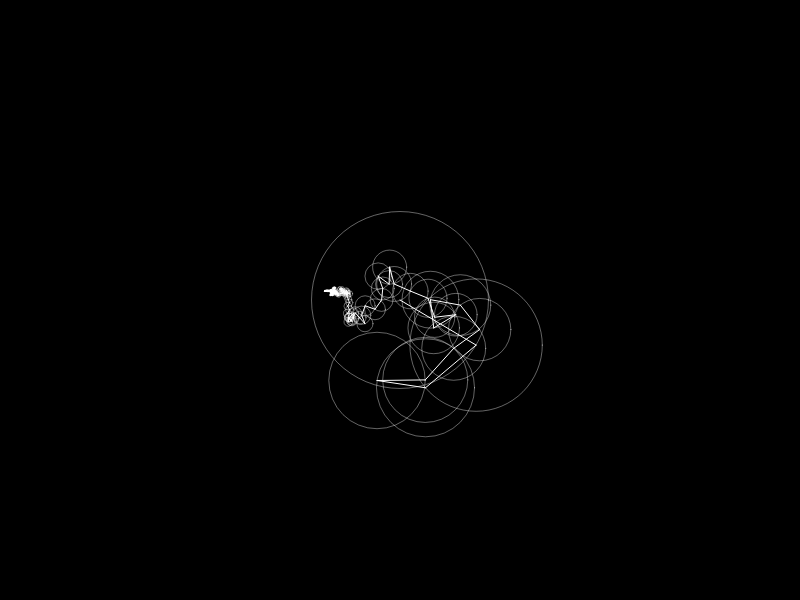
Frame 1 (no input)
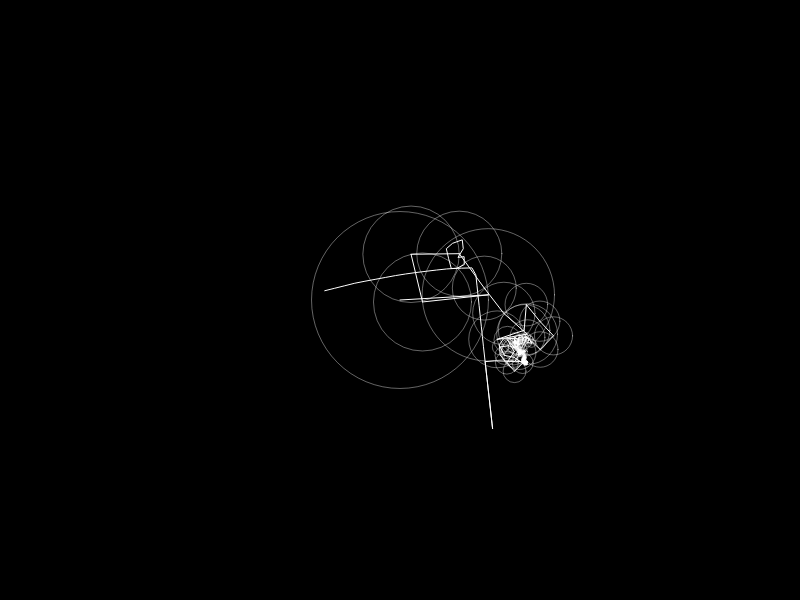
Frame 60 (no input)
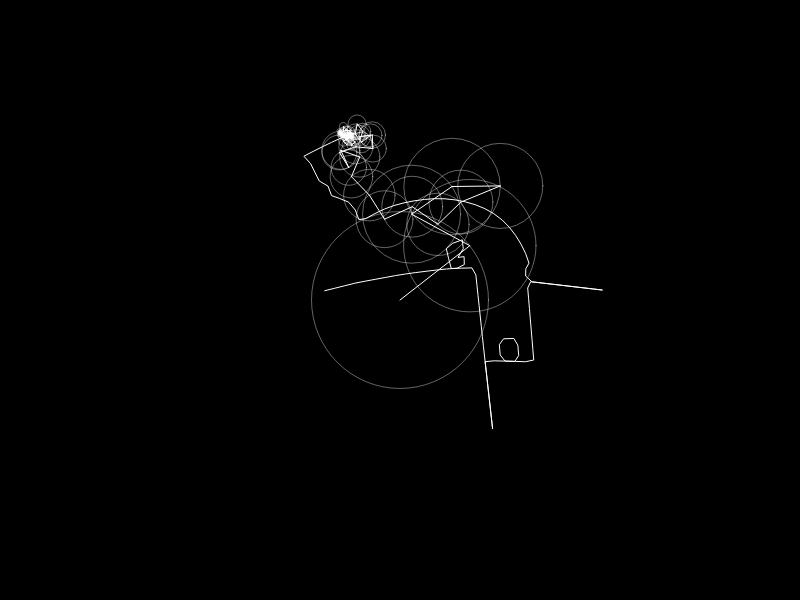
Frame 120 (the mouse pressed at the canvas centre since frame 60)

The p5.js sketch that drew these frames (run headless with seeded random() and noise() and a simulated clock; from frame 60 on, the mouse is pressed at the canvas centre):

// p5.js sketch
// ── sketch.js
// Coding Challenge 130.3: Drawing with Fourier Transform and Epicycles
// Daniel Shiffman
// https://thecodingtrain.com/CodingChallenges/130.1-fourier-transform-drawing.html
// https://thecodingtrain.com/CodingChallenges/130.2-fourier-transform-drawing.html
// https://thecodingtrain.com/CodingChallenges/130.3-fourier-transform-drawing.html
// https://youtu.be/7_vKzcgpfvU
// https://editor.p5js.org/codingtrain/sketches/ldBlISrsQ

let x = [];
let fourierX;
let time = 0;
let path = [];

function setup() {
  createCanvas(800, 600);
  const skip = 8;
  for (let i = 0; i < drawing.length; i += skip) {
    const c = new Complex(drawing[i].x, drawing[i].y);
    x.push(c);
  }
  fourierX = dft(x);
  fourierX.sort((a, b) => b.amp - a.amp);
}

function epicycles(x, y, rotation, fourier) {
  for (let i = 0; i < fourier.length; i++) {
    let prevx = x;
    let prevy = y;
    let freq = fourier[i].freq;
    let radius = fourier[i].amp;
    let phase = fourier[i].phase;
    x += radius * cos(freq * time + phase + rotation);
    y += radius * sin(freq * time + phase + rotation);

    stroke(255, 100);
    noFill();
    ellipse(prevx, prevy, radius * 2);
    stroke(255);
    line(prevx, prevy, x, y);
  }
  return createVector(x, y);
}

function draw() {
  background(0);

  let v = epicycles(width / 2, height / 2, 0, fourierX);
  path.unshift(v);

  beginShape();
  noFill();
  for (let i = 0; i < path.length; i++) {
    vertex(path[i].x, path[i].y);
  }
  endShape();

  const dt = TWO_PI / fourierX.length;
  time += dt;

  if (time > TWO_PI) {
    time = 0;
    path = [];
  }
}


// ── codingtrain.js
// Coding Challenge 130.3: Drawing with Fourier Transform and Epicycles
// Daniel Shiffman
// https://thecodingtrain.com/CodingChallenges/130.1-fourier-transform-drawing.html
// https://thecodingtrain.com/CodingChallenges/130.2-fourier-transform-drawing.html
// https://thecodingtrain.com/CodingChallenges/130.3-fourier-transform-drawing.html
// https://youtu.be/7_vKzcgpfvU
// https://editor.p5js.org/codingtrain/sketches/ldBlISrsQ

// Thank you to https://twitter.com/tomfevrier for the drawing path!

let drawing = [
  { x: -75.23920093800275, y: -9.276916512631997 },
  { x: -73.99534065831229, y: -9.582732689485699 },
  { x: -72.74106439694725, y: -9.89162195029445 },
  { x: -71.4876893765498, y: -10.200732827734575 },
  { x: -70.23509740158319, y: -10.510035772921889 },
  { x: -68.98192922337502, y: -10.820003568003328 },
  { x: -67.72920427842959, y: -11.130281626368685 },
  { x: -66.47577016026378, y: -11.44115066241771 },
  { x: -65.22337025304437, y: -11.752211766213923 },
  { x: -63.97037936814129, y: -12.063908171020076 },
  { x: -62.718127205342796, y: -12.376092132415248 },
  { x: -61.46532838818692, y: -12.689014815915003 },
  { x: -60.21245569882057, y: -13.002602349308878 },
  { x: -58.96055812263228, y: -13.316706988175959 },
  { x: -57.708867388633266, y: -13.631609446915984 },
  { x: -56.45698458688706, y: -13.947679086581244 },
  { x: -55.205279078445955, y: -14.26490113272965 },
  { x: -53.95457823206708, y: -14.583246036477012 },
  { x: -52.703685317941016, y: -14.903703685443475 },
  { x: -51.4546244346343, y: -15.226096786323936 },
  { x: -50.20482482922301, y: -15.552168723285197 },
  { x: -48.95740390898846, y: -15.881313744201512 },
  { x: -47.70490058067441, y: -16.19289195347093 },
  { x: -46.448230859690526, y: -16.486223726757242 },
  { x: -45.188059595930945, y: -16.76634714881368 },
  { x: -43.92584945916273, y: -17.036571694668755 },
  { x: -42.66235394593253, y: -17.29898056065738 },
  { x: -41.39749918402992, y: -17.555272807620092 },
  { x: -40.131196526802334, y: -17.806852007555587 },
  { x: -38.863977854165064, y: -18.05438301035799 },
  { x: -37.596847828180344, y: -18.298604538131876 },
  { x: -36.32874268901758, y: -18.540255312981827 },
  { x: -35.0599579255186, y: -18.77966037263386 },
  { x: -33.79075947764106, y: -19.017455018097905 },
  { x: -32.52221110521555, y: -19.25356537716351 },
  { x: -31.253544537253305, y: -19.488479006419706 },
  { x: -29.984612029333412, y: -19.72252094359249 },
  { x: -28.71429072385691, y: -19.956178745270893 },
  { x: -27.44445697496943, y: -20.189023952634262 },
  { x: -26.175494918165356, y: -20.42161799448207 },
  { x: -24.905306582667677, y: -20.654108615235238 },
  { x: -23.63604903702177, y: -20.886436717125402 },
  { x: -22.36623006257638, y: -21.118853465668114 },
  { x: -21.096662253646553, y: -21.351462281958014 },
  { x: -19.826444369264692, y: -21.584440459300207 },
  { x: -18.556994755871592, y: -21.817581155505405 },
  { x: -17.28748604471013, y: -22.051224182741716 },
  { x: -16.017755716917293, y: -22.285472962103785 },
  { x: -14.74892663009204, y: -22.5201649747286 },
  { x: -13.479875926635414, y: -22.75555138613172 },
  { x: -12.210618380989507, y: -22.99172084296569 },
  { x: -10.94184839193262, y: -23.22859947302006 },
  { x: -9.672413552981615, y: -23.466423667368293 },
  { x: -8.404175443840026, y: -23.70494226049483 },
  { x: -7.135878236930072, y: -23.944332545704768 },
  { x: -5.867004826778547, y: -24.178699520603566 },
  { x: -4.596609649091586, y: -24.405369011172652 },
  { x: -3.324899546058476, y: -24.625286581705883 },
  { x: -2.0526575631100683, y: -24.83922050319202 },
  { x: -0.7790415570471436, y: -25.04773220443055 },
  { x: 0.4963769309509546, y: -25.25179679859951 },
  { x: 1.7707464335605503, y: -25.45110402241498 },
  { x: 3.0469036436632275, y: -25.646658537939192 },
  { x: 4.323592733681202, y: -25.83862286403514 },
  { x: 5.599735169341788, y: -26.027085647355396 },
  { x: 6.877030011485517, y: -26.21253444448896 },
  { x: 8.154768086891993, y: -26.395102225414664 },
  { x: 9.433097139982134, y: -26.57502538120598 },
  { x: 10.711780779682472, y: -26.7524664307259 },
  { x: 11.990449644940718, y: -26.927395825090258 },
  { x: 13.26953219457753, y: -27.100109053140876 },
  { x: 14.54889545861408, y: -27.270783408182858 },
  { x: 15.829233835828676, y: -27.439433664658292 },
  { x: 17.109232400875165, y: -27.60617801810391 },
  { x: 18.38983671804741, y: -27.771090340730176 },
  { x: 19.66982050865181, y: -27.934200181421264 },
  { x: 20.95038050249778, y: -28.095625735713913 },
  { x: 22.231014368554202, y: -28.25555907135531 },
  { x: 23.512327858946843, y: -28.413852443924547 },
  { x: 24.792858303908634, y: -28.570653597842526 },
  { x: 26.07427521539591, y: -28.726095503088086 },
  { x: 27.355633029114827, y: -28.880074738566574 },
  { x: 28.637729564938322, y: -29.032842469793557 },
  { x: 29.920092040719464, y: -29.18435437344275 },
  { x: 31.202159027658777, y: -29.334418381766973 },
  { x: 32.48493518781848, y: -29.483344758050144 },
  { x: 33.76717946806289, y: -29.63104485563971 },
  { x: 35.04951239495985, y: -29.777577772304042 },
  { x: 36.331904419625175, y: -29.9228400869485 },
  { x: 37.61533065523691, y: -30.067053416204452 },
  { x: 38.8976044843655, y: -30.210025692324713 },
  { x: 40.180942073324694, y: -30.351993306382745 },
  { x: 41.463836429021136, y: -30.49279373951554 },
  { x: 42.747055822443585, y: -30.632397442838922 },
  { x: 44.03089574243389, y: -30.77089306300543 },
  { x: 45.314410624698176, y: -30.908177178920432 },
  { x: 46.59801415361501, y: -31.044294113910198 },
  { x: 47.88129264480583, y: -31.179096123553812 },
  { x: 49.16557579805888, y: -31.312391140104083 },
  { x: 50.44953391358591, y: -31.443898449161274 },
  { x: 51.73833804611899, y: -31.51753426854573 },
  { x: 53.02817638959848, y: -31.56809240938313 },
  { x: 54.31822157526724, y: -31.618650550220536 },
  { x: 55.60885773861967, y: -31.669238239942118 },
  { x: 56.898577886562414, y: -31.719781606337428 },
  { x: 58.18862307223119, y: -31.77035452161692 },
  { x: 59.47881600232087, y: -31.82092743689641 },
  { x: 60.7690975790631, y: -31.871500352175907 },
  { x: 62.05834494485892, y: -31.922028944129124 },
  { x: 63.348626521601155, y: -31.972601859408616 },
  { x: 63.86635252137445, y: -32.90184039475881 },
  { x: 64.08259125582687, y: -34.17465858094878 },
  { x: 64.29874134362676, y: -35.4468857894551 },
  { x: 64.5149209803108, y: -36.719231193498146 },
  { x: 64.73113016587905, y: -37.99193118415139 },
  { x: 64.94728025367894, y: -39.264158392657706 },
  { x: 65.16348943924717, y: -40.536725413332135 },
  { x: 65.37987591812052, y: -41.81035619383715 },
  { x: 65.59605555480458, y: -43.08281979341693 },
  { x: 65.32721980650611, y: -43.774559172144905 },
  { x: 64.11187420005238, y: -43.33475357996262 },
  { x: 62.89889250433333, y: -42.89577535653747 },
  { x: 61.6853198309306, y: -42.45660506536513 },
  { x: 60.470978886539115, y: -42.01715405979305 },
  { x: 59.256667491031806, y: -41.57768827977888 },
  { x: 58.04333120870255, y: -41.138606635259094 },
  { x: 56.82966988864727, y: -40.69939202076048 },
  { x: 57.2427041917596, y: -41.5190337446753 },
  { x: 57.97235478889458, y: -42.58396075619459 },
  { x: 58.70250771706067, y: -43.64958216649219 },
  { x: 59.43198102089055, y: -44.71421368916966 },
  { x: 60.16118838476278, y: -45.77846107635274 },
  { x: 60.89107537297122, y: -46.84369835115597 },
  { x: 61.62108055671639, y: -47.90911291926428 },
  { x: 62.35055386054627, y: -48.973744441941754 },
  { x: 63.080027164376155, y: -50.038390739061306 },
  { x: 63.27333596470244, y: -51.26939725413211 },
  { x: 63.27259724259786, y: -52.55997431971617 },
  { x: 63.27185852049328, y: -53.850669580836964 },
  { x: 63.2711197983887, y: -55.14171942856796 },
  { x: 63.270381076284124, y: -56.4318237120051 },
  { x: 63.26964235417954, y: -57.72228258205242 },
  { x: 63.26890363207497, y: -59.01368701639362 },
  { x: 63.26816490997039, y: -60.30438227751441 },
  { x: 62.25818404858969, y: -60.159725714995716 },
  { x: 61.04357716424055, y: -59.72382057552561 },
  { x: 59.82784742229245, y: -59.28753130056113 },
  { x: 58.6134473801326, y: -58.851714807743576 },
  { x: 57.39827906698398, y: -58.41561760052629 },
  { x: 56.183553987098115, y: -57.979682912171995 },
  { x: 54.96806063622348, y: -57.54346750941798 },
  { x: 53.75389698513709, y: -57.107724888810885 },
  { x: 52.53884686752521, y: -56.67167200491988 },
  { x: 51.324121787639335, y: -56.23573731656558 },
  { x: 50.109721745479476, y: -55.79992082374804 },
  { x: 48.894228394604845, y: -55.36370542099401 },
  { x: 47.680182939055186, y: -54.92800712371319 },
  { x: 46.46489643036984, y: -54.49186559316963 },
  { x: 45.728597334293646, y: -53.794571024215216 },
  { x: 46.02172226539068, y: -52.5367488967482 },
  { x: 46.31458125653006, y: -51.28021214574315 },
  { x: 46.60744024766944, y: -50.023660620296006 },
  { x: 46.90035833657719, y: -48.766754508238655 },
  { x: 47.19321732771657, y: -47.51009956169687 },
  { x: 47.48616496550851, y: -46.253208224081625 },
  { x: 47.77905350553207, y: -44.99642030756101 },
  { x: 48.072001143324, y: -43.73941077440902 },
  { x: 48.364948781115935, y: -42.48240124125704 },
  { x: 48.65798506556042, y: -41.22505189593695 },
  { x: 48.950991801120715, y: -39.967805971711506 },
  { x: 49.24393943891264, y: -38.71079643855952 },
  { x: 49.53691662558876, y: -37.45378690540753 },
  { x: 49.82998245891743, y: -36.196201169013975 },
  { x: 50.122930096709354, y: -34.93919163586199 },
  { x: 50.41590728338547, y: -33.68218210271001 },
  { x: 50.7088549211774, y: -32.42517256955802 },
  { x: 51.27247033808715, y: -31.518627577260506 },
  { x: 52.56287011036612, y: -31.555608005815742 },
  { x: 53.85291529603489, y: -31.592588434370978 },
  { x: 55.14307867724039, y: -31.629568862926217 },
  { x: 56.43371484059281, y: -31.66656406592354 },
  { x: 57.72423280840851, y: -31.703544494478777 },
  { x: 59.01439618961401, y: -31.74052492303401 },
  { x: 60.30444137528278, y: -31.777505351589244 },
  { x: 61.594486560951545, y: -31.81447100570239 },
  { x: 62.885240919840705, y: -31.851466208699716 },
  { x: 64.17528610550947, y: -31.888446637254955 },
  { x: 65.46544948671497, y: -31.92542706581019 },
  { x: 66.75564241680466, y: -31.962407494365422 },
  { x: 68.04627858015708, y: -31.999387922920658 },
  { x: 69.33667835243605, y: -32.036383125917986 },
  { x: 70.62672353810481, y: -32.073348780031125 },
  { x: 71.91700511484704, y: -32.11034398302846 },
  { x: 73.20716849605255, y: -32.147309637141596 },
  { x: 74.4979228549417, y: -32.18430484013893 },
  { x: 75.17606974694542, y: -31.52115400685817 },
  { x: 75.3121719074931, y: -30.237653899035976 },
  { x: 75.44830361692496, y: -28.954050370119138 },
  { x: 75.58443532635681, y: -27.670417292318117 },
  { x: 75.72053748690449, y: -26.387050154474746 },
  { x: 75.85661009856798, y: -25.10377166328393 },
  { x: 75.99268271023146, y: -23.82052272097729 },
  { x: 76.1288439685475, y: -22.5366680265449 },
  { x: 76.264916580211, y: -21.253404309796167 },
  { x: 76.40101874075867, y: -19.97014059304744 },
  { x: 76.53709135242215, y: -18.68687687629871 },
  { x: 76.67319351296983, y: -17.40361315954998 },
  { x: 76.8093252224017, y: -16.11987666065432 },
  { x: 76.94539783406518, y: -14.836731139442325 },
  { x: 77.08147044572868, y: -13.553467422693595 },
  { x: 77.21760215516052, y: -12.269849119334667 },
  { x: 77.35376341347657, y: -10.985772808270902 },
  { x: 77.48986557402425, y: -9.702272700448706 },
  { x: 77.62596773457192, y: -8.418772592626512 },
  { x: 77.7620698951196, y: -7.13539068034105 },
  { x: 77.89817205566726, y: -5.8518905725188555 },
  { x: 78.03433331398331, y: -4.56791768254973 },
  { x: 78.17043547453098, y: -3.2844914469379933 },
  { x: 78.30656718396283, y: -2.0009765646737065 },
  { x: 78.44266934451052, y: -0.7173730357568712 },
  { x: 78.57883060282656, y: 0.5664816586755216 },
  { x: 78.71493276337422, y: 1.8499817664977163 },
  { x: 78.8510053750377, y: 3.1331272877097125 },
  { x: 78.98713708446957, y: 4.41674559106864 },
  { x: 79.12329834278562, y: 5.700703706595674 },
  { x: 79.2593709544491, y: 6.984100393323228 },
  { x: 79.39547311499678, y: 8.267467531166597 },
  { x: 79.53157527554444, y: 9.55084944345206 },
  { x: 79.6677069849763, y: 10.834467746810986 },
  { x: 79.80380914552397, y: 12.118086050169916 },
  { x: 79.93994085495584, y: 13.401586157992108 },
  { x: 80.07604301550352, y: 14.685086265814304 },
  { x: 80.21217472493537, y: 15.96870456917323 },
  { x: 80.34830643436722, y: 17.252662684700265 },
  { x: 80.48440859491488, y: 18.536044596985725 },
  { x: 80.62051075546258, y: 19.81942650927119 },
  { x: 80.75661291601025, y: 21.102690226019917 },
  { x: 80.89274462544209, y: 22.38666311598904 },
  { x: 81.02884678598978, y: 23.669926832737776 },
  { x: 81.16494894653745, y: 24.9535451360967 },
  { x: 81.3010806559693, y: 26.237045243918896 },
  { x: 81.43721236540117, y: 27.520781742814552 },
  { x: 81.57337362371719, y: 28.804739858341588 },
  { x: 81.70947578426488, y: 30.088121770627048 },
  { x: 81.84551884704418, y: 31.371252517396954 },
  { x: 81.98168010536023, y: 32.655107211829346 },
  { x: 82.11784136367626, y: 33.939080101798474 },
  { x: 82.25391397533976, y: 35.2223438185472 },
  { x: 82.39004568477161, y: 36.505843926369394 },
  { x: 82.52614784531927, y: 37.789447455286236 },
  { x: 82.6623386525195, y: 39.07353854079209 },
  { x: 82.79844081306719, y: 40.357038648614285 },
  { x: 82.93454297361485, y: 41.640538756436484 },
  { x: 83.07064513416253, y: 42.92403886425867 },
  { x: 83.2067472947102, y: 44.20753897208087 },
  { x: 83.34293810191042, y: 45.49161528314464 },
  { x: 83.4790402624581, y: 46.774997195430096 },
  { x: 83.6150833252374, y: 48.05802452110537 },
  { x: 83.75154007239529, y: 49.341849666653566 },
  { x: 83.894586220726, y: 50.624950864539294 },
  { x: 84.03763236905671, y: 51.90781567135155 },
  { x: 84.18064896850325, y: 53.1906952526059 },
  { x: 84.32366556794977, y: 54.4733236683447 },
  { x: 84.46674126516469, y: 55.75654306176715 },
  { x: 84.6097874134954, y: 57.03964425965287 },
  { x: 84.75277446405775, y: 58.32215447985493 },
  { x: 84.89579106350429, y: 59.60490109113045 },
  { x: 85.03880766295083, y: 60.88776589794271 },
  { x: 85.18188336016574, y: 62.17086709582843 },
  { x: 85.32487041072808, y: 63.45337731603049 },
  { x: 85.4679165590588, y: 64.73636031837948 },
  { x: 85.61093315850533, y: 66.01934332072847 },
  { x: 85.75400885572023, y: 67.30256271415092 },
  { x: 85.89708455293514, y: 68.58578210757337 },
  { x: 86.04010115238168, y: 69.86852871884889 },
  { x: 86.18308820294402, y: 71.15103893905096 },
  { x: 86.32616390015893, y: 72.4342583324734 },
  { x: 86.46918049960546, y: 73.71700494374893 },
  { x: 86.61213800128364, y: 74.99927877287753 },
  { x: 86.75518414961434, y: 76.28226177522652 },
  { x: 86.89820074906088, y: 77.56500838650203 },
  { x: 87.04127644627579, y: 78.84834597546123 },
  { x: 87.18426349683813, y: 80.13097439120003 },
  { x: 87.32733919405304, y: 81.41407558908575 },
  { x: 87.47032624461539, y: 82.69670400482453 },
  { x: 87.6134019418303, y: 83.98004159378372 },
  { x: 87.756448090161, y: 85.26302459613271 },
  { x: 87.89949423849173, y: 86.54585985406078 },
  { x: 88.04251083793827, y: 87.82857691645212 },
  { x: 88.18555698626898, y: 89.11161901656948 },
  { x: 88.3286031345997, y: 90.39463156780265 },
  { x: 88.47159018516204, y: 91.677348630194 },
  { x: 88.61463633349277, y: 92.96015433923789 },
  { x: 88.7576824818235, y: 94.24328508600779 },
  { x: 88.9007286301542, y: 95.52629763724096 },
  { x: 89.04371568071656, y: 96.80868966190629 },
  { x: 89.18667318239473, y: 98.09114078433997 },
  { x: 89.32971933072544, y: 99.37400559115223 },
  { x: 89.47279502794035, y: 100.65725453345887 },
  { x: 89.61578207850269, y: 101.93991249808184 },
  { x: 89.75879867794923, y: 103.22248181605228 },
  { x: 89.90181527739576, y: 104.50543526951708 },
  { x: 90.04489097461067, y: 105.7886842118237 },
  { x: 90.1879075740572, y: 107.07146037198342 },
  { x: 90.33095372238793, y: 108.3544433743324 },
  { x: 90.47399987071863, y: 109.63745592556559 },
  { x: 90.61701647016518, y: 110.92023208572529 },
  { x: 90.7600626184959, y: 112.20321508807429 },
  { x: 90.9031087668266, y: 113.48619809042327 },
  { x: 91.04615491515733, y: 114.7690924461197 },
  { x: 91.18914196571968, y: 116.05166176409014 },
  { x: 91.3321881140504, y: 117.3346743153233 },
  { x: 91.4752638112653, y: 118.61789370874577 },
  { x: 91.61825086182766, y: 119.90052212448454 },
  { x: 91.76126746127419, y: 121.18320963799171 },
  { x: 91.90434315848908, y: 122.46657677583508 },
  { x: 92.04735975793564, y: 123.74935293599478 },
  { x: 92.19040590626634, y: 125.03242458499633 },
  { x: 92.33342250571287, y: 126.31514164738766 },
  { x: 92.47643910515943, y: 127.59785870977902 },
  { x: 92.61951480237431, y: 128.881166749854 },
  { x: 92.76253140182085, y: 130.16400200778207 },
  { x: 92.84665707509033, y: 130.91817817878908 },
  { x: 92.70384731783308, y: 129.63513607867174 },
  { x: 92.56094891392328, y: 128.35165074529164 },
  { x: 92.41813915666602, y: 127.06896323178447 },
  { x: 92.27532939940876, y: 125.7861279738564 },
  { x: 92.13251964215152, y: 124.50329271592832 },
  { x: 91.98968033601007, y: 123.22010287139005 },
  { x: 91.84684102986864, y: 121.93717896680944 },
  { x: 91.7040312726114, y: 120.65425506222881 },
  { x: 91.56122151535413, y: 119.3714789020691 },
  { x: 91.41838220921271, y: 118.08852544860429 },
  { x: 91.27554290307127, y: 116.80533560406603 },
  { x: 91.13273314581402, y: 115.52250034613796 },
  { x: 90.98989383967258, y: 114.23951734378898 },
  { x: 90.84708408241534, y: 112.9566525369767 },
  { x: 90.70427432515807, y: 111.67372863239608 },
  { x: 90.561494116785, y: 110.39136615661494 },
  { x: 90.41868435952775, y: 109.1085013498027 },
  { x: 90.2758450533863, y: 107.82542970080114 },
  { x: 90.13303529612905, y: 106.5425648939889 },
  { x: 89.99019598998763, y: 105.25943414721898 },
  { x: 89.84735668384619, y: 103.97656934040673 },
  { x: 89.70457647547312, y: 102.69385227801538 },
  { x: 89.56176671821586, y: 101.41107611785567 },
  { x: 89.41889786319024, y: 100.12788627331742 },
  { x: 89.276088105933, y: 98.84505101538934 },
  { x: 89.13327834867574, y: 97.56224530634545 },
  { x: 88.99049814030268, y: 96.2795282439541 },
  { x: 88.84762928527705, y: 94.99624975276328 },
  { x: 88.7048195280198, y: 93.71365088590868 },
  { x: 88.56206886853091, y: 92.43122931235916 },
  { x: 88.41922956238948, y: 91.14827585889437 },
  { x: 88.27641980513222, y: 89.86538150319792 },
  { x: 88.13352140122241, y: 88.58171887651271 },
  { x: 87.99074119284934, y: 87.29912000965813 },
  { x: 87.8479314355921, y: 86.01640294726677 },
  { x: 87.70509212945065, y: 84.73324265161268 },
  { x: 87.56219372554087, y: 83.44981641600094 },
  { x: 87.4194135171678, y: 82.16712890249379 },
  { x: 87.27663330879471, y: 80.88470732894427 },
  { x: 87.13388264930585, y: 79.6024039509315 },
  { x: 86.99110244093275, y: 78.31974598630852 },
  { x: 86.84829268367551, y: 77.0371766683381 },
  { x: 86.70545337753408, y: 75.75401637268402 },
  { x: 86.56270271804519, y: 74.47171299467124 },
  { x: 86.41986341190375, y: 73.18867089455388 },
  { x: 86.27702410576232, y: 71.90545150113142 },
  { x: 86.13418479962087, y: 70.62255714543498 },
  { x: 85.99137504236363, y: 69.33978098527528 },
  { x: 85.84856528510637, y: 68.05697527623138 },
  { x: 85.70569643008075, y: 66.7736376872722 },
  { x: 85.56291622170768, y: 65.49097972264923 },
  { x: 85.42007691556626, y: 64.20784897587933 },
  { x: 85.27726715830899, y: 62.925102364603795 },
  { x: 85.13439830328338, y: 61.64167612899207 },
  { x: 85.21565773478709, y: 60.56512163154669 },
  { x: 86.50570292045586, y: 60.60188044347055 },
  { x: 87.79562991058789, y: 60.63860970651023 },
  { x: 89.08605923175104, y: 60.675338969549905 },
  { x: 90.37645900403, y: 60.71209778147377 },
  { x: 91.66656328746713, y: 60.74882704451345 },
  { x: 92.95693351086193, y: 60.78558585643731 },
  { x: 94.24733328314089, y: 60.82231511947698 },
  { x: 95.53808764203004, y: 60.85907393140084 },
  { x: 96.82828057211972, y: 60.89580319444053 },
  { x: 98.11811891559921, y: 60.93253245748021 },
  { x: 99.4086368834149, y: 60.96929126940407 },
  { x: 100.69903665569386, y: 61.00605008132793 },
  { x: 101.98934778132029, y: 61.0427793443676 },
  { x: 103.27948161364161, y: 61.07950860740729 },
  { x: 104.56964499484711, y: 61.116267419331145 },
  { x: 105.8598083760526, y: 61.152996682370826 },
  { x: 107.15026724609993, y: 61.1897259454105 },
  { x: 108.44054882284217, y: 61.22648475733436 },
  { x: 109.73041671520583, y: 61.263214020374036 },
  { x: 111.02075738971642, y: 61.299943283413725 },
  { x: 112.31139355306885, y: 61.336702095337586 },
  { x: 113.6013205432009, y: 61.37343135837726 },
  { x: 114.89115888668037, y: 61.410160621416935 },
  { x: 116.18120407234913, y: 61.44688988445662 },
  { x: 117.47184023570156, y: 61.483648696380484 },
  { x: 118.7617672258336, y: 61.52037795942016 },
  { x: 119.06263396458662, y: 60.61523653912135 },
  { x: 118.96231550278476, y: 59.32814624187089 },
  { x: 118.86196749209873, y: 58.04102639573625 },
  { x: 118.76167857918105, y: 56.75402474513836 },
  { x: 118.66136011737919, y: 55.46702309454046 },
  { x: 118.56110075334571, y: 54.18049422608949 },
  { x: 118.46078229154385, y: 52.89378806433342 },
  { x: 118.360463829742, y: 51.60650569933578 },
  { x: 118.2602044657085, y: 50.32002115421109 },
  { x: 118.15988600390665, y: 49.032960405844825 },
  { x: 118.05959709098897, y: 47.7461655974362 },
  { x: 117.95930817807131, y: 46.4595185334485 },
  { x: 117.85896016738526, y: 45.172310040661316 },
  { x: 117.75867125446759, y: 43.885367487831786 },
  { x: 117.65838234154992, y: 42.598543130538985 },
  { x: 117.55806387974806, y: 41.311674449919906 },
  { x: 117.45771586906201, y: 40.02414091940671 },
  { x: 117.35739740726015, y: 38.73710971992463 },
  { x: 116.43765883817485, y: 38.366108704562855 },
  { x: 115.14764320139027, y: 38.40880684220753 },
  { x: 113.85691839138529, y: 38.4515197542943 },
  { x: 112.56696185236909, y: 38.49421789193899 },
  { x: 111.2769462155845, y: 38.53691602958366 },
  { x: 109.98687148103154, y: 38.579614167228335 },
  { x: 108.69682629536278, y: 38.62231230487302 },
  { x: 107.4068402074624, y: 38.6650104425177 },
  { x: 106.1168245706778, y: 38.70770858016237 },
  { x: 104.8273408138085, y: 38.75039194336496 },
  { x: 103.53711833483464, y: 38.79310485545173 },
  { x: 102.24674811143987, y: 38.835802993096415 },
  { x: 100.95679157242364, y: 38.87850113074109 },
  { x: 99.66665774010234, y: 38.92119926838576 },
  { x: 98.95789820408486, y: 39.48400209098048 },
  { x: 99.05803937258162, y: 40.77137310263067 },
  { x: 99.15812144331001, y: 42.05812358771301 },
  { x: 99.25820351403839, y: 43.344785426142806 },
  { x: 99.35828558476679, y: 44.631565460109336 },
  { x: 99.45842675326354, y: 45.919084216180444 },
  { x: 99.55850882399193, y: 47.20574605461024 },
  { x: 99.65862044360452, y: 48.492939772955324 },
  { x: 99.75873206321708, y: 49.77983800245858 },
  { x: 99.85881413394547, y: 51.066544164214655 },
  { x: 99.95892575355806, y: 52.353678784791384 },
  { x: 100.05900782428644, y: 53.64057701429464 },
  { x: 100.15914899278322, y: 54.927874153734365 },
  { x: 100.25920151462742, y: 56.214314375532794 },
  { x: 100.35928358535581, y: 57.50102053728886 },
  { x: 100.45936565608419, y: 58.78760850350819 },
  { x: 100.55947727569676, y: 60.07469880075865 },
  { x: 101.08592019630409, y: 60.916044180106 },
  { x: 102.37611312639378, y: 60.95877186663486 },
  { x: 103.66586282322072, y: 61.00147000427954 },
  { x: 104.95587846000531, y: 61.04416814192421 },
  { x: 106.24604184121078, y: 61.08689582845308 },
  { x: 107.53650071125813, y: 61.129623514981944 },
  { x: 108.82651634804272, y: 61.1723512015108 },
  { x: 110.11650243594312, y: 61.215049339155485 },
  { x: 111.40663626826442, y: 61.25777702568434 },
  { x: 112.69697694277502, y: 61.300504712213204 },
  { x: 113.98776085054837, y: 61.34323239874206 },
  { x: 115.2778651339855, y: 61.38596008527092 },
  { x: 116.56799896630682, y: 61.42868777179979 },
  { x: 117.85833964081742, y: 61.47141545832864 },
  { x: 119.1487098642122, y: 61.514143144857506 },
  { x: 120.43857775657587, y: 61.556841282502184 },
  { x: 121.72841610005536, y: 61.59953942014687 },
  { x: 123.01908181229197, y: 61.6422966555599 },
  { x: 124.30924519349745, y: 61.68499479320459 },
  { x: 125.59994045461826, y: 61.72775202861764 },
  { x: 126.88974924921355, y: 61.77045016626231 },
  { x: 128.17890796835684, y: 61.813148303906985 },
  { x: 129.46865766518377, y: 61.85584644155167 },
  { x: 130.7596188662622, y: 61.898574128080526 },
  { x: 132.04916172089986, y: 61.94127226572521 },
  { x: 133.33905916214772, y: 61.98399995225407 },
  { x: 133.85885358381384, y: 61.29497907087095 },
  { x: 133.7507637654718, y: 60.00856839795671 },
  { x: 133.64264439824558, y: 58.72174404066391 },
  { x: 133.53455457990356, y: 57.43556975882314 },
  { x: 133.42646476156153, y: 56.14909998814054 },
  { x: 133.31843404098785, y: 54.8632211951416 },
  { x: 133.21034422264583, y: 53.576958266648276 },
  { x: 133.10228395318796, y: 52.29081353369169 },
  { x: 132.9941350370776, y: 51.00398917639889 },
  { x: 132.88607476761973, y: 49.71785921788439 },
  { x: 132.77804404704608, y: 48.43211339486428 },
  { x: 132.66995422870403, y: 47.14567317306585 },
  { x: 132.56192350813038, y: 45.8600012222562 },
  { x: 132.45386323867254, y: 44.573974684836344 },
  { x: 132.34571432256215, y: 43.287017357564714 },
  { x: 132.23765405310428, y: 42.000857850166035 },
  { x: 132.12956423476226, y: 40.71459492167271 },
  { x: 132.0215630630728, y: 39.42932188079953 },
  { x: 131.91347324473077, y: 38.142925982327384 },
  { x: 131.8054129752729, y: 36.856677828276155 },
  { x: 131.6972640591625, y: 35.56963185435198 },
  { x: 131.58920378970467, y: 34.283753061353046 },
  { x: 131.48111397136262, y: 32.99706167403907 },
  { x: 131.3729946041364, y: 31.7103407378409 },
  { x: 131.2648752369102, y: 30.42385619271621 },
  { x: 131.15681496745236, y: 29.137844429738447 },
  { x: 131.0488137957629, y: 27.85246796777062 },
  { x: 130.94072397742084, y: 26.565953873761746 },
  { x: 130.83257506131045, y: 25.278996546490117 },
  { x: 130.7245147918526, y: 23.99285181353353 },
  { x: 130.61645452239475, y: 22.706751403903215 },
  { x: 130.5083942529369, y: 21.42091693423055 },
  { x: 130.4002748857107, y: 20.134136900264025 },
  { x: 130.29224416513702, y: 18.848331979475542 },
  { x: 130.18424299344755, y: 17.56301461527608 },
  { x: 130.07612362622135, y: 16.27638232573047 },
  { x: 129.96803380787932, y: 14.989986427258328 },
  { x: 129.8598848917689, y: 13.702970002218336 },
  { x: 129.75185417119525, y: 12.417105983661488 },
  { x: 129.64367570620067, y: 11.129616776474565 },
  { x: 129.53558588785864, y: 9.843161780234054 },
  { x: 129.42749606951662, y: 8.55704659616165 },
  { x: 129.31943580005876, y: 7.270975735415518 },
  { x: 129.21137553060092, y: 5.984963972437754 },
  { x: 129.1032857122589, y: 4.698449878428876 },
  { x: 128.9951663450327, y: 3.411728942230716 },
  { x: 128.88710607557482, y: 2.1256728559266773 },
  { x: 128.77904580611698, y: 0.8397201907172799 },
  { x: 128.67098553665915, y: -0.4463211211446672 },
  { x: 128.5628957183171, y: -1.7328056662693618 },
  { x: 128.45483544885926, y: -3.018773105920851 },
  { x: 128.34677517940142, y: -4.304962162203714 },
  { x: 128.23871490994355, y: -5.590767082992197 },
  { x: 128.13062509160153, y: -6.877133432580158 },
  { x: 128.0225352732595, y: -8.163544105494394 },
  { x: 127.91447500380166, y: -9.449703612893074 },
  { x: 127.80638518545962, y: -10.735981315828488 },
  { x: 127.69832491600178, y: -12.022288567648081 },
  { x: 127.59020554877557, y: -13.308773112772778 },
  { x: 127.48214527931772, y: -14.595006492381914 },
  { x: 127.37411455874405, y: -15.880722766517847 },
  { x: 127.2660838381704, y: -17.16626174734868 },
  { x: 127.15793492206, y: -18.45333727015704 },
  { x: 128.1419423142437, y: -18.611541996073722 },
  { x: 129.42374336122535, y: -18.461995093222708 },
  { x: 130.70575125039628, y: -18.312418641487508 },
  { x: 131.98778868845142, y: -18.16284218975231 },
  { x: 133.2702398108851, y: -18.013221414690836 },
  { x: 134.55218860228769, y: -17.86364496295564 },
  { x: 135.83431468699538, y: -17.714053736778347 },
  { x: 137.11652941835558, y: -17.564462510601057 },
  { x: 138.39909873632604, y: -17.4148121866554 },
  { x: 139.68110662549697, y: -17.265235734920203 },
  { x: 140.9626121836368, y: -17.11571838095337 },
  { x: 142.24512240383885, y: -16.966082831449807 },
  { x: 143.52754397738835, y: -16.816462056388332 },
  { x: 144.80931547548585, y: -16.666915153537317 },
  { x: 146.09108697358332, y: -16.517368250686303 },
  { x: 147.37309486275427, y: -16.367791798951103 },
  { x: 148.6553095941145, y: -16.218200572773814 },
  { x: 149.93731748328545, y: -16.068624121038617 },
  { x: 151.2192958235722, y: -15.919047669303415 },
  { x: 152.50124461497478, y: -15.76948599201031 },
  { x: 153.7836366396401, y: -15.619865216948835 },
  { x: 155.06638325091564, y: -15.470200118561088 },
  { x: 156.3486570800442, y: -15.320594117941706 },
  { x: 157.6302217359524, y: -15.171061989532783 },
  { x: 158.9123773695443, y: -15.021470763355493 },
  { x: 160.19500578528306, y: -14.871835213851929 },
  { x: 161.4764817945387, y: -14.722317859885095 },
  { x: 162.75851923259384, y: -14.572741408149897 },
  { x: 164.04026118180715, y: -14.42319450529888 },
  { x: 165.32253501093572, y: -14.273588504679502 },
  { x: 166.60495658448522, y: -14.123952955175936 },
  { x: 167.8869644736562, y: -13.974391277882829 },
  { x: 169.16947469385823, y: -13.824755728379264 },
  { x: 170.45139393637663, y: -13.675179276644064 },
  { x: 171.7328403967481, y: -13.525676697119325 },
  { x: 173.01473009038233, y: -13.376115019826218 },
  { x: 174.29620609963794, y: -13.226597665859385 },
  { x: 175.57780030443035, y: -13.077080311892555 },
  { x: 176.86057646459008, y: -12.927415213504807 },
  { x: 178.14231841380337, y: -12.77786831065379 },
  { x: 179.4246513407003, y: -12.628247535592317 },
  { x: 180.7062159966085, y: -12.478730181625485 },
  { x: 181.98854892350545, y: -12.329109406564012 },
  { x: 183.27102959482332, y: -12.179488631502538 },
  { x: 184.5530079351101, y: -12.02991217976734 },
  { x: 185.83474988432337, y: -11.880365276916324 },
  { x: 187.1166395779576, y: -11.730803599623219 },
  { x: 188.39900205373874, y: -11.581182824561743 },
  { x: 189.68130543175155, y: -11.431576823942363 },
  { x: 190.96310647873318, y: -11.282029921091349 },
  { x: 192.24520301455667, y: -11.132438694914057 },
  { x: 193.52818601690566, y: -10.982744047642127 },
  { x: 194.80983931946642, y: -10.833211919233204 },
  { x: 196.09205405082665, y: -10.683620693055913 },
  { x: 197.3738846466925, y: -10.534059015762805 },
  { x: 198.65621757358943, y: -10.384453015143423 },
  { x: 199.93813681610786, y: -10.234891337850318 },
  { x: 201.21990831420533, y: -10.085344434999302 },
  { x: 202.5022412411023, y: -9.93572365993783 },
  { x: 202.48841236330458, y: -9.93731929968372 },
  { x: 201.2057248497974, y: -10.086954849187284 },
  { x: 199.92371696062645, y: -10.236516526480392 },
  { x: 198.64164997368718, y: -10.386078203773497 },
  { x: 197.359612535632, y: -10.535639881066606 },
  { x: 196.07713186431414, y: -10.685245881685988 },
  { x: 194.7951239751432, y: -10.834807558979094 },
  { x: 193.51332292816156, y: -10.984339687388017 },
  { x: 192.2313150389906, y: -11.133886590239033 },
  { x: 190.94980948085077, y: -11.283389169763774 },
  { x: 189.66729926064872, y: -11.433009944825246 },
  { x: 188.38546866478285, y: -11.58254207323417 },
  { x: 187.10369716668538, y: -11.732074201643094 },
  { x: 185.82133469090425, y: -11.881665427820383 },
  { x: 184.5390904106598, y: -12.031241879555582 },
  { x: 183.25714161925725, y: -12.180788782406598 },
  { x: 181.97525192562304, y: -12.330335685257614 },
  { x: 180.69318493868371, y: -12.479897362550721 },
  { x: 179.41123614728116, y: -12.629444265401736 },
  { x: 178.1287554759633, y: -12.779065040463209 },
  { x: 176.8464816468347, y: -12.928641492198407 },
  { x: 175.56447375766376, y: -13.078203169491514 },
  { x: 174.2826431617979, y: -13.22773529790044 },
  { x: 173.00007384382747, y: -13.377356072961911 },
  { x: 171.71791821023558, y: -13.52693252469711 },
  { x: 170.4362058099065, y: -13.676449878663943 },
  { x: 169.15428656738808, y: -13.825996781514958 },
  { x: 167.87192409160693, y: -13.975602782134338 },
  { x: 166.58985710466766, y: -14.125149684985354 },
  { x: 165.30773101995996, y: -14.274726136720552 },
  { x: 164.0261368151676, y: -14.424228716245294 },
  { x: 162.74427667041755, y: -14.57377561909631 },
  { x: 161.46153005914204, y: -14.723411168599874 },
  { x: 160.17925623001344, y: -14.873002394777163 },
  { x: 158.89733698749504, y: -15.02254929762818 },
  { x: 157.61529954943992, y: -15.172110974921285 },
  { x: 156.33273023146947, y: -15.32173174998276 },
  { x: 155.05087008671947, y: -15.471263878391683 },
  { x: 153.76865535535924, y: -15.620840330126882 },
  { x: 152.48688385726177, y: -15.770372458535805 },
  { x: 151.20395995268115, y: -15.920037556923553 },
  { x: 149.92212935681528, y: -16.06956968533248 },
  { x: 148.6398850765709, y: -16.219146137067675 },
  { x: 147.35790673628412, y: -16.368707814360782 },
  { x: 146.07589884711317, y: -16.518254717211796 },
  { x: 144.7930635891851, y: -16.667905041157454 },
  { x: 143.51135118885597, y: -16.817437169566375 },
  { x: 142.22913645749577, y: -16.967013621301575 },
  { x: 140.94706947055644, y: -17.116575298594682 },
  { x: 139.6648842880804, y: -17.26615175032988 },
  { x: 138.382965045562, y: -17.415698653180897 },
  { x: 137.1010753519278, y: -17.56524555603191 },
  { x: 135.8189788161043, y: -17.71480723332502 },
  { x: 134.53649814478644, y: -17.8644132339444 },
  { x: 133.25416521788947, y: -18.01400446012169 },
  { x: 131.97242326867618, y: -18.163536588530615 },
  { x: 130.69059267281034, y: -18.313068716939537 },
  { x: 129.4083483925659, y: -18.462645168674737 },
  { x: 128.12604501455314, y: -18.61225116929412 },
  { x: 127.06863819405845, y: -19.027693706467375 },
  { x: 126.70669391169882, y: -20.26670796915181 },
  { x: 126.34477917822339, y: -21.50554493853115 },
  { x: 125.98265760255866, y: -22.745091081130877 },
  { x: 125.6207428690832, y: -23.98403147160485 },
  { x: 125.25879858672357, y: -25.22291276431046 },
  { x: 124.89688385324814, y: -26.461779282573982 },
  { x: 124.53485092423594, y: -27.701044710773974 },
  { x: 124.17290664187631, y: -28.940029424574227 },
  { x: 123.81099190840088, y: -30.17885161951147 },
  { x: 123.4491067238096, y: -31.417673814448715 },
  { x: 124.55541694762744, y: -31.419018288679048 },
  { x: 125.83819310778713, y: -31.269855521322413 },
  { x: 127.12008280142135, y: -31.118269745462758 },
  { x: 128.40206114170812, y: -30.96254712581746 },
  { x: 129.68170512014441, y: -30.794162809299674 },
  { x: 129.91162498797362, y: -31.789915882946175 },
  { x: 129.76571259787715, y: -33.07239655426405 },
  { x: 129.55473356480934, y: -34.34577616925351 },
  { x: 129.29544210610203, y: -35.60984788572527 },
  { x: 128.99587551825306, y: -36.8660743734464 },
  { x: 128.66200267586746, y: -38.11254972938709 },
  { x: 128.2973103472788, y: -39.35064797666185 },
  { x: 127.90472387202121, y: -40.58038388971277 },
  { x: 127.48672535636612, y: -41.80155062635057 },
  { x: 127.04502863559611, y: -43.01488690867983 },
  { x: 126.58176122937239, y: -44.219521044617146 },
  { x: 126.09801644640974, y: -45.41622130515128 },
  { x: 125.59500579095968, y: -46.605032013608515 },
  { x: 125.07382257173694, y: -47.7862043355044 },
  { x: 124.53573739076145, y: -48.95935413534455 },
  { x: 123.98154806790612, y: -50.12439276647642 },
  { x: 123.41175693420209, y: -51.282413537614794 },
  { x: 122.82701406510137, y: -52.43383013313822 },
  { x: 122.2283241226662, y: -53.577475372121484 },
  { x: 121.61624853569603, y: -54.71411752555333 },
  { x: 120.99155557517967, y: -55.84320993907638 },
  { x: 120.35448163219056, y: -56.965506109237296 },
  { x: 119.7052040000338, y: -58.08159701371975 },
  { x: 119.04493418296092, y: -59.190359794924774 },
  { x: 118.37331759436168, y: -60.29232633276768 },
  { x: 117.69008829427845, y: -61.3870533939857 },
  { x: 116.9946257561434, y: -62.47461485078931 },
  { x: 116.28675268665143, y: -63.55384352225326 },
  { x: 115.56617359696068, y: -64.62459166395664 },
  { x: 114.83244525380843, y: -65.68629784709996 },
  { x: 114.08500622839517, y: -66.73884387614653 },
  { x: 113.32356103187911, y: -67.78125463791825 },
  { x: 112.5481687620286, y: -68.81264366588965 },
  { x: 111.75773611012885, y: -69.83343941888138 },
  { x: 110.95223352729566, y: -70.8425042648524 },
  { x: 110.13115868249797, y: -71.83942451942414 },
  { x: 109.29522074895614, y: -72.82240508788246 },
  { x: 108.44344461349212, y: -73.79171191018503 },
  { x: 107.57535749395899, y: -74.74701994860582 },
  { x: 106.69095939035677, y: -75.6871472477775 },
  { x: 105.79025030268542, y: -76.61170228498466 },
  { x: 104.87325977982916, y: -77.51988724035435 },
  { x: 103.93978097959868, y: -78.41123671896067 },
  { x: 102.98960705980473, y: -79.28552910417224 },
  { x: 102.02365403585695, y: -80.14160460228491 },
  { x: 101.04189235887117, y: -80.9792120477831 },
  { x: 100.04449932215252, y: -81.79835144066679 },
  { x: 99.03182951231115, y: -82.59848351379968 },
  { x: 98.00417841818891, y: -83.3800515004445 },
  { x: 96.96249160407967, y: -84.1422797423914 },
  { x: 95.9077146342773, y: -84.88554498791378 },
  { x: 94.83981795989759, y: -85.61030524471644 },
  { x: 93.7597766941186, y: -86.31693726107272 },
  { x: 92.66824091239236, y: -87.00615759742409 },
  { x: 91.56654031450712, y: -87.67823958094921 },
  { x: 90.4547339982312, y: -88.33454984754155 },
  { x: 89.33409256558456, y: -88.97587144263201 },
  { x: 88.20603436300792, y: -89.6027140844727 },
  { x: 87.07070713492222, y: -90.21692457832508 },
  { x: 85.92855411459021, y: -90.81846598808393 },
  { x: 84.77532026268952, y: -91.39837761462068 },
  { x: 83.61094648145176, y: -91.95582470195721 },
  { x: 82.43634878628663, y: -92.49184884826094 },
  { x: 81.25294552363492, y: -93.00731435839421 },
  { x: 80.06120947564355, y: -93.50314463498779 },
  { x: 78.86125883784926, y: -93.98033695288281 },
  { x: 77.65465970111377, y: -94.43934931978416 },
  { x: 76.44182574981562, y: -94.88075055171232 },
  { x: 75.2226387884181, y: -95.30542711519283 },
  { x: 73.9977784412574, y: -95.71390350291989 },
  { x: 72.76774703936465, y: -96.10646781651434 },
  { x: 71.53328330484442, y: -96.48346725536528 },
  { x: 70.2942394932758, y: -96.84544847383015 },
  { x: 69.05123613122664, y: -97.19267741186655 },
  { x: 67.80391863208673, y: -97.52548649442159 },
  { x: 66.55293707130812, y: -97.84419337200019 },
  { x: 65.30000528417341, y: -98.14862075129729 },
  { x: 64.04264116441122, y: -98.43946303109117 },
  { x: 62.78143568970523, y: -98.71693444079216 },
  { x: 61.517777657612044, y: -98.98087246153727 },
  { x: 60.25276037684641, y: -99.23120322111602 },
  { x: 58.98348805675842, y: -99.46857679498046 },
  { x: 57.71155633709393, y: -99.69266075818352 },
  { x: 56.43773348884172, y: -99.9034551107252 },
  { x: 55.16284688075893, y: -100.100878593174 },
  { x: 53.8855372641731, y: -100.28513066049813 },
  { x: 52.60583418796845, y: -100.45614482770823 },
  { x: 51.32391494545005, y: -100.61382506093067 },
  { x: 50.04178886074237, y: -100.75769119079747 },
  { x: 48.75729886530004, y: -100.88798699560313 },
  { x: 47.471656463374565, y: -101.00444653539006 },
  { x: 46.184802557197585, y: -101.10689251685311 },
  { x: 44.897594064410406, y: -101.1948447706243 },
  { x: 43.60834669861458, y: -101.26832545836679 },
  { x: 42.32119730359577, y: -101.32454959774631 },
  { x: 41.03218632887341, y: -101.36139705632273 },
  { x: 39.7415206166368, y: -101.38027140609474 },
  { x: 38.4504707689058, y: -101.38259099350311 },
  { x: 37.15945047005899, y: -101.36920534896814 },
  { x: 35.86973032211624, y: -101.34126687897295 },
  { x: 34.57950784314237, y: -101.29949214395899 },
  { x: 33.28987634185217, y: -101.24456815548352 },
  { x: 32.00039258498288, y: -101.17710066567231 },
  { x: 30.712356723438575, y: -101.09769542665109 },
  { x: 29.425591463914138, y: -101.00686954389307 },
  { x: 28.138855753273887, y: -100.90498499122951 },
  { x: 26.853124704695862, y: -100.79241851693372 },
  { x: 25.568324445969612, y: -100.66936957597397 },
  { x: 24.284528849305584, y: -100.53634049938134 },
  { x: 23.00096964371502, y: -100.39323525328226 },
  { x: 21.719212920059636, y: -100.24062265369724 },
  { x: 20.43860860288739, y: -100.07844360285793 },
  { x: 19.15933398550339, y: -99.90697881516404 },
  { x: 17.881359519023448, y: -99.72616919284722 },
  { x: 16.604995466731488, y: -99.5363693225177 },
  { x: 15.32957697873339, y: -99.33718768146001 },
  { x: 14.055828002691642, y: -99.12909705182109 },
  { x: 12.78336440311186, y: -98.91175762143284 },
  { x: 11.512614638814703, y: -98.68537623248454 },
  { x: 10.244110589715465, y: -98.44989378720783 },
  { x: 8.97674417265728, y: -98.20505173286608 },
  { x: 7.711608696354925, y: -97.95088700556457 },
  { x: 6.445586753527075, y: -97.68664610875658 },
  { x: 5.183420940085128, y: -97.41300866677835 },
  { x: 3.9245793761137873, y: -97.12982693520895 },
  { x: 2.6669197675097736, y: -96.83611102642827 },
  { x: 1.4122445962082593, y: -96.53209733150973 },
  { x: 0.16053908776715398, y: -96.21743126384318 },
  { x: -1.0884331488870085, y: -95.89157355629224 },
  { x: -2.3340811360705644, y: -95.55416223502569 },
  { x: -3.5768776559304447, y: -95.20446596515997 },
  { x: -4.815847595288604, y: -94.84211538564283 },
  { x: -6.051448961849883, y: -94.46620925550666 },
  { x: -7.283356717888266, y: -94.07583155934178 },
  { x: -8.508763719406351, y: -93.67031744725405 },
  { x: -9.727847259709238, y: -93.24481351501645 },
  { x: -10.939809518923983, y: -92.80032442469111 },
  { x: -12.144443654861302, y: -92.33880778985527 },
  { x: -13.343995382719113, y: -91.86102449427656 },
  { x: -14.536913386077805, y: -91.36883611765857 },
  { x: -15.724394394746795, y: -90.86308480320052 },
  { x: -16.90671912312582, y: -90.34473827685937 },
  { x: -18.083592082373052, y: -89.81482336236053 },
  { x: -19.255796317919344, y: -89.27384977795612 },
  { x: -20.423169310901688, y: -88.72267444128748 },
  { x: -21.585770159088447, y: -88.16185878115408 },
  { x: -22.743982997974005, y: -87.59181648193449 },
  { x: -23.897335045411438, y: -87.01344878459629 },
  { x: -25.047333294494077, y: -86.42631245587673 },
  { x: -26.192707143202053, y: -85.83153035337477 },
  { x: -27.334180539197845, y: -85.22921328540612 },
  { x: -28.47247743014395, y: -84.6191913458867 },
  { x: -29.60586920631565, y: -84.00258739241548 },
  { x: -30.736143575206025, y: -83.3788104473088 },
  { x: -31.86146850599572, y: -82.74904246593398 },
  { x: -32.98404539055638, y: -82.1121679779131 },
  { x: -34.10439133436121, y: -81.46794320495165 },
  { x: -35.220127652233465, y: -80.81772739572207 },
  { x: -36.33200784071982, y: -80.16097389586699 },
  { x: -37.43871697447412, y: -79.4982071980806 },
  { x: -38.54204276098944, y: -78.82762482042779 },
  { x: -39.64061117715128, y: -78.1489682101719 },
  { x: -40.57541967717, y: -77.82304401763156 },
  { x: -40.82692500489503, y: -79.08886650549117 },
  { x: -41.12129098912775, y: -80.34467192161269 },
  { x: -41.47259767318144, y: -81.58528182404302 },
  { x: -41.80197908517122, y: -82.8326288720671 },
  { x: -42.18013093050532, y: -84.06638343336694 },
  { x: -42.6018526055675, y: -85.28709954952093 },
  { x: -43.06540072619095, y: -86.49217691872101 },
  { x: -43.571115104543786, y: -87.6797687357057 },
  { x: -44.11974923717268, y: -88.84771054470855 },
  { x: -44.71303173380233, y: -89.99363104777392 },
  { x: -45.353045790767666, y: -91.1146787775781 },
  { x: -46.04203712326661, y: -92.20684247309323 },
  { x: -46.78239919091798, y: -93.26582277167066 },
  { x: -47.57492981359474, y: -94.2841807417173 },
  { x: -48.42265775192566, y: -95.25756531003714 },
  { x: -49.32738548784591, y: -96.17895122941565 },
  { x: -50.28868456253483, y: -97.03968067678716 },
  { x: -51.3073380214233, y: -97.83249940108472 },
  { x: -52.37691898220144, y: -98.55414225060603 },
  { x: -53.491266502517085, y: -99.20664071113876 },
  { x: -54.64302291020863, y: -99.78878327843137 },
  { x: -55.827253541617466, y: -100.3016928100828 },
  { x: -57.038669146474824, y: -100.74692800973374 },
  { x: -58.27230551223792, y: -101.12623964877203 },
  { x: -59.52455767503641, y: -101.44202857403754 },
  { x: -60.78988521908596, y: -101.69608249302338 },
  { x: -62.06567306813635, y: -101.89082441423255 },
  { x: -63.34887768711671, y: -102.02790168795828 },
  { x: -64.63709084196611, y: -102.10865878843087 },
  { x: -65.92772700531854, y: -102.13301445621886 },
  { x: -67.21766876989268, y: -102.09892243109253 },
  { x: -68.50400557059646, y: -101.99618834800869 },
  { x: -68.49782985380217, y: -103.08179219123515 },
  { x: -68.4166738433931, y: -104.37002012052666 },
  { x: -68.44755242736451, y: -105.66016872729007 },
  { x: -68.59058380125313, y: -106.94242778197658 },
  { x: -68.84955022223443, y: -108.20615968628023 },
  { x: -69.22830781969428, y: -109.44024667252712 },
  { x: -69.7287920455467, y: -110.63013591525704 },
  { x: -70.34896402678304, y: -111.76078703242075 },
  { x: -71.08393342307097, y: -112.82064641030264 },
  { x: -71.92347632048316, y: -113.80028056762721 },
  { x: -72.84797225992195, y: -114.7021420617817 },
  { x: -73.84074089626596, y: -115.52616440777666 },
  { x: -74.8908343679253, y: -116.27566446786167 },
  { x: -75.98836857314073, y: -116.95414378481246 },
  { x: -77.1253062154144, y: -117.56556190910953 },
  { x: -78.2934622538276, y: -118.11261517643462 },
  { x: -79.48895101011023, y: -118.59904890785793 },
  { x: -80.70676394839323, y: -119.02610415651517 },
  { x: -81.94471445124708, y: -119.39336723802778 },
  { x: -83.20027608907408, y: -119.69175187050942 },
  { x: -83.40216884025558, y: -120.85649501279947 },
  { x: -83.56310683795921, y: -122.1364049311934 },
  { x: -83.79706012847946, y: -123.40636426283866 },
  { x: -84.09005208959766, y: -124.66307091992776 },
  { x: -84.43366128932163, y: -125.90608166919796 },
  { x: -84.82276099624559, y: -127.13668188711125 },
  { x: -85.25256429113188, y: -128.3528105389958 },
  { x: -85.72021970665678, y: -129.55639568954464 },
  { x: -86.22193021120279, y: -130.74495523248632 },
  { x: -86.75692753378115, y: -131.9192574388096 },
  { x: -87.34104987631403, y: -133.07000179721788 },
  { x: -87.97689754060954, y: -134.19411522375606 },
  { x: -88.65931424637772, y: -135.28915993547906 },
  { x: -89.38574401513674, y: -136.35650626189084 },
  { x: -90.15212387531139, y: -137.3946952268349 },
  { x: -90.95608991616703, y: -138.40441014825794 },
  { x: -91.79505661033764, y: -139.38506004847633 },
  { x: -92.66695553593038, y: -140.33637160031134 },
  { x: -93.57113661749325, y: -141.25815642962633 },
  { x: -94.50628492968008, y: -142.14829809759166 },
  { x: -95.47328693901636, y: -143.00295524926352 },
  { x: -96.10263384879157, y: -143.78002441829145 },
  { x: -94.9637312057197, y: -144.38686615915066 },
  { x: -93.82311472736522, y: -144.98988131950813 },
  { x: -92.6797502027817, y: -145.59066553910978 },
  { x: -91.5358390238408, y: -146.18845424057739 },
  { x: -90.39090840839557, y: -146.78372759327888 },
  { x: -89.2441309876889, y: -147.37707657489796 },
  { x: -88.09624548382536, y: -147.96820200298222 },
  { x: -86.94775422783606, y: -148.55678622702678 },
  { x: -85.79729797104858, y: -149.14360121163082 },
  { x: -84.64716675198711, y: -149.72757580974277 },
  { x: -83.49418406560197, y: -150.31028349944538 },
  { x: -82.3398569049865, y: -150.89096339697093 },
  { x: -81.18603207540214, y: -151.46850003194146 },
  { x: -80.03036044055632, y: -152.04418616804006 },
  { x: -78.8736693692062, y: -152.61757118478286 },
  { x: -77.71594408690966, y: -153.1886218396752 },
  { x: -76.55709594701416, y: -153.75730119661185 },
  { x: -75.39787844606639, y: -154.32318449038266 },
  { x: -74.23747898975127, y: -154.8865228865032 },
  { x: -73.07464175049104, y: -155.4479184434887 },
  { x: -71.91122830798923, y: -156.00638866094005 },
  { x: -70.74636697016247, y: -156.5622733510254 },
  { x: -69.58011683477909, y: -157.11542846293432 },
  { x: -68.41269951847046, y: -157.66565084808803 },
  { x: -67.2436126902055, y: -158.2130550084128 },
  { x: -66.07343255322576, y: -158.75726788924575 },
  { x: -64.9017010998264, y: -159.29823778003964 },
  { x: -63.72843310444951, y: -159.83592035746815 },
  { x: -62.55346604823209, y: -160.37024174932085 },
  { x: -61.377302262205255, y: -160.9008362881559 },
  { x: -60.19908482872769, y: -161.42776307174174 },
  { x: -59.01893194333613, y: -161.95082264511007 },
  { x: -57.8374936814826, y: -162.4695976302719 },
  { x: -56.653085756768654, y: -162.98433549913213 },
  { x: -55.467495876687394, y: -163.49425689987058 },
  { x: -54.27952731142938, y: -163.9993729133187 },
  { x: -53.08957897093109, y: -164.49924584662955 },
  { x: -51.89680871199332, y: -164.99390709549263 },
  { x: -50.7023541666571, y: -165.4824314104719 },
  { x: -49.505609582796694, y: -165.9646082557676 },
  { x: -48.30570326832868, y: -166.44025110404826 },
  { x: -47.101748756727574, y: -166.90915680673518 },
  { x: -45.89639067312777, y: -167.36969832839299 },
  { x: -44.686659354668855, y: -167.8219864773374 },
  { x: -43.47425386219137, y: -168.26484483861685 },
  { x: -42.25813998474888, y: -168.69749775402155 },
  { x: -41.03893824890926, y: -169.11848440058967 },
  { x: -39.8147279772006, y: -169.52708821787976 },
  { x: -38.58574556069635, y: -169.9216175322724 },
  { x: -37.351872803859784, y: -170.29966595651186 },
  { x: -36.11278466896489, y: -170.66209964226576 },
  { x: -34.86994382577873, y: -171.01016518308563 },
  { x: -33.623217304322495, y: -171.34518858514912 },
  { x: -32.373033563416826, y: -171.66835180382358 },
  { x: -31.120072227397934, y: -171.98039356121367 },
  { x: -29.864687882876023, y: -172.2822889704973 },
  { x: -28.608195455197244, y: -172.57442032036366 },
  { x: -27.349250470131263, y: -172.85787907272226 },
  { x: -26.087291498878596, y: -173.13318233304634 },
  { x: -24.824977941015735, y: -173.40047415214624 },
  { x: -23.561822239953653, y: -173.66032888645827 },
  { x: -22.295844620452076, y: -173.91356282390802 },
  { x: -21.028699820025263, y: -174.1602424494849 },
  { x: -19.758895620021967, y: -174.4010141450304 },
  { x: -18.48895845003985, y: -174.63559719614477 },
  { x: -17.219213347804917, y: -174.86433695541197 },
  { x: -15.947178207045793, y: -175.08804047673118 },
  { x: -14.673828140940516, y: -175.30652307957624 },
  { x: -13.40083266144544, y: -175.51998975933122 },
  { x: -12.127320076477156, y: -175.72856609875393 },
  { x: -10.852684633909911, y: -175.93278582456486 },
  { x: -9.57697065706998, y: -176.13252150720095 },
  { x: -8.301020289156586, y: -176.328011384541 },
  { x: -7.024538041327893, y: -176.51945675835853 },
  { x: -5.747139778089523, y: -176.70689641156392 },
  { x: -4.469416477125138, y: -176.89043007164136 },
  { x: -3.191087424034998, y: -177.07026458078013 },
  { x: -1.9131277319971471, y: -177.24635376884865 },
  { x: -0.6335133024450391, y: -177.41905960967824 },
  { x: 0.6459829315703361, y: -177.58821958440583 },
  { x: 1.9263360832270233, y: -177.75403499480493 },
  { x: 3.2067631070941682, y: -177.9164430494967 },
  { x: 4.487648138666152, y: -178.07557671845987 },
  { x: 5.769153696805984, y: -178.23152095473654 },
  { x: 7.0517230147764085, y: -178.3843607113687 },
  { x: 8.333730903947353, y: -178.53393900990918 },
  { x: 9.616492289664968, y: -178.680425756442 },
  { x: 10.899371870919316, y: -178.82376000639348 },
  { x: 12.18220712884739, y: -178.96391405768478 },
  { x: 13.466549379868804, y: -179.1010245739052 },
  { x: 14.74997561548054, y: -179.23478129177084 },
  { x: 16.03380076102875, y: -179.36523776863427 },
  { x: 17.31789184653461, y: -179.49223333243773 },
  { x: 18.603268308502436, y: -179.61564240042347 },
  { x: 19.888186762765425, y: -179.73491647142885 },
  { x: 21.173504126964882, y: -179.84896685375222 },
  { x: 22.459190852216633, y: -179.95616466515295 },
  { x: 23.747802917002513, y: -180.03847585225304 },
  { x: 25.036488853998854, y: -180.10149992860522 },
  { x: 26.325824866447224, y: -180.14893050473236 },
  { x: 27.61548591662161, y: -180.1824250883566 },
  { x: 28.905353808985275, y: -180.20309822645328 },
  { x: 30.196255912295356, y: -180.2117819047926 },
  { x: 31.487187564489616, y: -180.20910311376085 },
  { x: 32.77735094569511, y: -180.19559188646812 },
  { x: 34.06730748471133, y: -180.17150954585884 },
  { x: 35.35809139248468, y: -180.13715896799587 },
  { x: 36.647811540427426, y: -180.09294183302367 },
  { x: 37.937649883906914, y: -180.03884613670797 },
  { x: 39.22674950528182, y: -179.97529110384315 },
  { x: 40.51549454004653, y: -179.9022536493634 },
  { x: 41.803766792664305, y: -179.81995631330273 },
  { x: 43.091448067598414, y: -179.72857269535578 },
  { x: 44.37782919162847, y: -179.62806031900143 },
  { x: 45.66447625561617, y: -179.51862233281858 },
  { x: 46.949823168699815, y: -179.40033076221232 },
  { x: 48.234106321952865, y: -179.27320222843 },
  { x: 49.517591655332964, y: -179.13741956519254 },
  { x: 50.799688191156456, y: -178.99299015972102 },
  { x: 52.081784726979954, y: -178.83974779954184 },
  { x: 53.36210832975245, y: -178.67808400737047 },
  { x: 54.64163411265202, y: -178.5078990557228 },
  { x: 55.91977109799496, y: -178.32908767669883 },
  { x: 57.19699206792824, y: -178.14182901040905 },
  { x: 58.47338566910438, y: -177.94612490365867 },
  { x: 59.747888141692805, y: -177.7420178329687 },
  { x: 61.02085407230369, y: -177.5295096451444 },
  { x: 62.292165265400335, y: -177.3087333101646 },
  { x: 63.56229450312964, y: -177.07960941540307 },
  { x: 64.83106449218653, y: -176.84196436116517 },
  { x: 66.09815019484498, y: -176.59605485338233 },
  { x: 67.36328567114732, y: -176.34194922384918 },
  { x: 68.62771197422929, y: -176.07933166886602 },
  { x: 69.88971526880823, y: -175.80846074116943 },
  { x: 71.14991608145199, y: -175.5293659896436 },
  { x: 72.40804847220294, y: -175.24210466525167 },
  { x: 73.66467386986054, y: -174.94637389193073 },
  { x: 74.91988092107735, y: -174.6422309206439 },
  { x: 76.171837595034, y: -174.33018916325386 },
  { x: 77.4225236669708, y: -174.00970750581902 },
  { x: 78.67087537705713, y: -173.6808875226287 },
  { x: 79.91724731190317, y: -173.3438234007513 },
  { x: 81.16066435833089, y: -172.99877553972868 },
  { x: 82.40230847170763, y: -172.64521021284023 },
  { x: 83.64150002769716, y: -172.28344507059094 },
  { x: 84.87853451514133, y: -171.91341916840724 },
  { x: 86.11258456528299, y: -171.53526178265736 },
  { x: 87.34412296026908, y: -171.14879377323095 },
  { x: 88.57306105344705, y: -170.7541795057963 },
  { x: 89.79960568700619, y: -170.3512564614904 },
  { x: 91.02399325201995, y: -169.9397882492398 },
  { x: 92.24459855985828, y: -169.5205154379543 },
  { x: 93.46162845271043, y: -169.09331798529192 },
  { x: 94.67670811920651, y: -168.6574516287323 },
  { x: 95.8890988372419, y: -168.2133503675119 },
  { x: 97.09794368917531, y: -167.76126536714625 },
  { x: 98.30347906608021, y: -167.30092699406717 },
  { x: 99.50605955456682, y: -166.83242204812203 },
  { x: 100.70586244794019, y: -166.35555292114773 },
  { x: 101.90226721963249, y: -165.87047289798105 },
  { x: 103.09477153861262, y: -165.37753287162167 },
  { x: 104.28387773591167, y: -164.87638933629088 },
  { x: 105.46964490929805, y: -164.36700535588355 },
  { x: 106.65245719426609, y: -163.8493273730471 },
  { x: 107.8314872220587, y: -163.32347173651291 },
  { x: 109.00679409044423, y: -162.78957510987036 },
  { x: 110.17793456615992, y: -162.24784064169822 },
  { x: 111.34617925122566, y: -161.69744835046043 },
  { x: 112.50993250589556, y: -161.13940289821923 },
  { x: 113.6702876388844, y: -160.57299880536468 },
  { x: 114.82656502585597, y: -159.99856480323336 },
  { x: 115.97923744895719, y: -159.41600116434117 },
  { x: 117.12800941934623, y: -158.82512690177242 },
  { x: 118.27149213946649, y: -158.22695775842098 },
  { x: 119.41178358009495, y: -157.62025637476165 },
  { x: 120.54651983049698, y: -157.00622317421437 },
  { x: 121.679158110122, y: -156.38318495121226 },
  { x: 122.80550247741603, y: -155.75308823850088 },
  { x: 123.92741451208256, y: -155.11520539480725 },
  { x: 125.0447760185849, y: -154.4694477734788 },
  { x: 126.1579415835332, y: -153.81564916204204 },
  { x: 127.26649752254895, y: -153.15411982378083 },
  { x: 128.3697937601801, y: -152.48499642228455 },
  { x: 129.46889405625723, y: -151.80794283899561 },
  { x: 130.5630005909074, y: -151.12319915859803 },
  { x: 131.65226110855153, y: -150.430809704418 },
  { x: 132.73652786476873, y: -149.73085942949763 },
  { x: 133.81615544616915, y: -149.02299005361618 },
  { x: 134.89055287506915, y: -148.30782579695202 },
  { x: 135.9599565425422, y: -147.58486063486347 },
  { x: 137.02439599747248, y: -146.8544528475713 },
  { x: 138.08336890882885, y: -146.116683694507 },
  { x: 139.1373776076425, y: -145.37131309098658 },
  { x: 140.1862743494924, y: -144.61853679836773 },
  { x: 141.229468156695, y: -143.85849148023985 },
  { x: 142.26746136028135, y: -143.09121037909762 },
  { x: 143.29981072698868, y: -142.316693494941 },
  { x: 144.32719588115327, y: -141.53464903253877 },
  { x: 145.34864170959702, y: -140.7457787778902 },
  { x: 146.36450279893018, y: -139.9497281443851 },
  { x: 147.37519283353126, y: -139.14640479176043 },
  { x: 148.37967760245388, y: -138.33615591940534 },
  { x: 149.3785776322659, y: -137.51680229711133 },
  { x: 150.36949946334846, y: -136.68994325823476 },
  { x: 151.35353640441633, y: -135.854500268503 },
  { x: 152.33057025993278, y: -135.01038468126347 },
  { x: 153.30027599217183, y: -134.15802495533686 },
  { x: 154.26250585671252, y: -133.29742478433363 },
  { x: 155.21693481582886, y: -132.4287097510116 },
  { x: 156.16379926059432, y: -131.55164715790787 },
  { x: 157.1033946798507, y: -130.66602277561202 },
  { x: 158.03445047157817, y: -129.77297423616517 },
  { x: 158.95791220007055, y: -128.87131219697892 },
  { x: 159.87339572983345, y: -127.9615537635265 },
  { x: 160.78081241421438, y: -127.04373587191309 },
  { x: 161.6803395465184, y: -126.11760735662318 },
  { x: 162.57135660017767, y: -125.18371487201415 },
  { x: 163.45371583077124, y: -124.24210274141225 },
  { x: 164.32777182490938, y: -123.29247547597568 },
  { x: 165.19367232701293, y: -122.33463362073618 },
  { x: 166.050619517209, y: -121.36944148055613 },
  { x: 166.89884978657102, y: -120.39653708160425 },
  { x: 167.73812674402558, y: -119.41604600663837 },
  { x: 168.5688049761828, y: -118.42765060515347 },
  { x: 169.39050034754837, y: -117.43188275706488 },
  { x: 170.2030946625855, y: -116.42872768793049 },
  { x: 171.00667656794676, y: -115.41812629998195 },
  { x: 171.8009505747903, y: -114.40028543540853 },
  { x: 172.58633036749475, y: -113.37471753762122 },
  { x: 173.36157489292432, y: -112.34307734413427 },
  { x: 174.1276001664888, y: -111.30421983568557 },
  { x: 174.88416979711465, y: -110.25841095223278 },
  { x: 175.63169746918044, y: -109.20506710331328 },
  { x: 176.36888303178213, y: -108.14592428587284 },
  { x: 177.09658340256104, y: -107.07979315732307 },
  { x: 177.81417805494928, y: -106.00770792861042 },
  { x: 178.52240571105145, y: -104.92854574213585 },
  { x: 179.22100043090992, y: -103.84274244394116 },
  { x: 179.90878025915734, y: -102.75215961372982 },
  { x: 180.5874294821922, y: -101.65406397971493 },
  { x: 181.25561840022615, y: -100.55056828711554 },
  { x: 181.9143812242057, y: -99.44016554283834 },
  { x: 182.5635997585941, y: -98.3229961040832 },
  { x: 183.20250573240259, y: -97.2004118323015 },
  { x: 183.83118779228366, y: -96.07227237029336 },
  { x: 184.44970503600575, y: -94.93845952252205 },
  { x: 185.05752558365353, y: -93.80001488715503 },
  { x: 185.6551813151423, y: -92.65612586987726 },
  { x: 186.24267223047204, y: -91.50684418123608 },
  { x: 186.8199983296428, y: -90.3522289189998 },
  { x: 187.3872187104229, y: -89.19209540264235 },
  { x: 187.94374239512868, y: -88.02757387698367 },
  { x: 188.48977622594944, y: -86.85862740591857 },
  { x: 189.0258520828005, y: -85.68413313184809 },
  { x: 189.5516153790716, y: -84.50488887464516 },
  { x: 190.06671152815258, y: -83.32170722862482 },
  { x: 190.57182015437968, y: -82.13288913294654 },
  { x: 191.06605479122737, y: -80.94100534053426 },
  { x: 191.55018370968438, y: -79.74418688446339 },
  { x: 192.02391142090895, y: -78.54323158460687 },
  { x: 192.48694243605917, y: -77.3386048358906 },
  { x: 192.93960179286114, y: -76.12997421336752 },
  { x: 193.3818894913148, y: -74.91735449147968 },
  { x: 193.8139828247253, y: -73.70059053858519 },
  { x: 194.23534991317726, y: -72.48045062567274 },
  { x: 194.6462566966284, y: -71.2569864632897 },
  { x: 195.04691001726798, y: -70.02959968653134 },
  { x: 195.43710303290672, y: -68.7988591114182 },
  { x: 195.81662890135533, y: -67.56519319677092 },
  { x: 196.1857240136873, y: -66.32845419816859 },
  { x: 196.54441791878676, y: -65.0886716644954 },
  { x: 196.89274016553796, y: -63.84532849027812 },
  { x: 197.23051346063576, y: -62.59925204427391 },
  { x: 197.55773780408018, y: -61.35076736420877 },
  { x: 197.87462003806044, y: -60.09932779572531 },
  { x: 198.1806873804297, y: -58.84592322644368 },
  { x: 198.4765308088716, y: -57.58923873101771 },
  { x: 198.76179573677592, y: -56.330500588141014 },
  { x: 199.0365117130268, y: -55.06916214345619 },
  { x: 199.300619639856, y: -53.80575527687855 },
  { x: 199.5542672616843, y: -52.53982198070325 },
  { x: 199.79730683409088, y: -51.27211575147696 },
  { x: 200.0295610637706, y: -50.00248884477876 },
  { x: 200.2512072440285, y: -48.730956035050745 },
  { x: 200.46227492374888, y: -47.457207059009 },
  { x: 200.6624095163215, y: -46.18221702983156 },
  { x: 200.85172921728307, y: -44.90557226313985 },
  { x: 201.03023402663356, y: -43.62715456339717 },
  { x: 201.19777619995216, y: -42.34773220159225 },
  { x: 201.3542670905862, y: -41.06588683128431 },
  { x: 201.49949985634646, y: -39.78362777659781 },
  { x: 201.63350404611714, y: -38.49989127770215 },
  { x: 201.7561023665931, y: -37.21520921451263 },
  { x: 201.86717662223765, y: -35.928828090482575 },
  { x: 201.96640177532473, y: -34.64194463542141 },
  { x: 202.05363008143343, y: -33.35395309720337 },
  { x: 202.1284774050694, y: -32.065178513554486 },
  { x: 202.19064825739076, y: -30.775547012264283 },
  { x: 202.23966985625063, y: -29.485531375479695 },
  { x: 202.27498077284955, y: -28.195161152084918 },
  { x: 202.29596048061958, y: -26.904746605363858 },
  { x: 202.3014270241935, y: -25.614228637548162 },
  { x: 202.2899620571304, y: -24.32310491760671 },
  { x: 202.25875843543298, y: -23.03282334086448 },
  { x: 202.20181773561202, y: -21.743044095153362 },
  { x: 201.17948544064276, y: -21.599170578065515 },
  { x: 199.89972326666975, y: -21.768530007761346 },
  { x: 198.6203452281911, y: -21.93783033968881 },
  { x: 197.3412331296701, y: -22.107101122732086 },
  { x: 196.06123456462362, y: -22.2764901013121 },
  { x: 194.78203381945008, y: -22.44576088435538 },
  { x: 193.5012669834148, y: -22.615253284030036 },
  { x: 193.61313905893226, y: -23.805364143391326 },
  { x: 193.67811705525108, y: -25.094596734745053 },
  { x: 193.66354945534877, y: -26.385380642518403 },
  { x: 193.59543927730658, y: -27.673726767346636 },
  { x: 193.48717216565944, y: -28.959989695839955 },
  { x: 193.3469922590945, y: -30.24257378825247 },
  { x: 193.1803661011856, y: -31.52276442104615 },
  { x: 192.99119414464496, y: -32.79971945102177 },
  { x: 192.78269721784852, y: -34.07352752483189 },
  { x: 192.55709148711003, y: -35.34455800352879 },
  { x: 192.31641582543813, y: -36.61260404492318 },
  { x: 192.06188173708432, y: -37.878537341098486 },
  { x: 191.79526215509958, y: -39.14102819226645 },
  { x: 191.51833001253493, y: -40.40115513269976 },
  { x: 191.2501147908043, y: -41.663542562773074 },
  { x: 190.99575799575558, y: -42.929017851243536 },
  { x: 190.75135917467662, y: -44.196990020427485 },
  { x: 190.5131065215077, y: -45.46542019731626 },
  { x: 190.27683364357912, y: -46.73430838190988 },
  { x: 190.03872873483112, y: -48.002827205451204 },
  { x: 189.79518683139347, y: -49.27094711905605 },
  { x: 189.5432234959636, y: -50.53701338521019 },
  { x: 189.2800315845441, y: -51.800627093977106 },
  { x: 189.00333583305292, y: -53.06150753095709 },
  { x: 188.71136330843902, y: -54.319004620698095 },
  { x: 188.40302070198769, y: -55.57202505448535 },
  { x: 188.07715560721567, y: -56.820687027855584 },
  { x: 187.73314749755522, y: -58.06479847306162 },
  { x: 187.3708781774696, y: -59.30394570572488 },
  { x: 186.99028854919038, y: -60.53770026702471 },
  { x: 186.59182184598035, y: -61.765367758182805 },
  { x: 186.1756849100288, y: -62.98705160029381 },
  { x: 185.74243917013519, y: -64.20261882337891 },
  { x: 185.29223237072043, y: -65.41316273615286 },
  { x: 184.8261873693835, y: -66.61662969116495 },
  { x: 184.3448064971555, y: -67.8141720948983 },
  { x: 183.84879892725684, y: -69.00536148853227 },
  { x: 183.33846014852932, y: -70.1913650529921 },
  { x: 182.8146175297301, y: -71.37131109619439 },
  { x: 182.27818708626887, y: -72.54510358426552 },
  { x: 181.7293461114507, y: -73.71380627703611 },
  { x: 181.16906971845364, y: -74.87656964408588 },
  { x: 180.59765339611954, y: -76.03419889250881 },
  { x: 180.01586541543713, y: -77.18623601460008 },
  { x: 179.42406036301665, y: -78.33333847303278 },
  { x: 178.8227405698892, y: -79.47538807227015 },
  { x: 178.21220152489656, y: -80.61273201170134 },
  { x: 177.59318195014336, y: -81.74538506576847 },
  { x: 176.96603643223978, y: -82.8730221967455 },
  { x: 176.33094226449091, y: -83.99658158170524 },
  { x: 175.68819493573866, y: -85.11613709285818 },
  { x: 175.03811948370895, y: -86.23162963243593 },
  { x: 174.38118869054875, y: -87.34317000875417 },
  { x: 173.71790488728917, y: -88.45055876684468 },
  { x: 173.04841581835112, y: -89.55395103834942 },
  { x: 172.37281013038717, y: -90.65390825206786 },
  { x: 171.6915606055442, y: -91.75015708082132 },
  { x: 171.00472634159067, y: -92.84300778789371 },
  { x: 170.3126028273683, y: -93.9325490199376 },
  { x: 169.6154560028348, y: -95.01876600251087 },
  { x: 168.91313812356927, y: -96.1019763861185 },
  { x: 168.20671294940226, y: -97.18143406143487 },
  { x: 167.4956486004185, y: -98.25815107774325 },
  { x: 166.7800928210389, y: -99.33193536729645 },
  { x: 166.05966147576908, y: -100.4041461787669 },
  { x: 165.33565471551304, y: -101.47264121805131 },
  { x: 164.60674284048267, y: -102.540212854705 },
  { x: 163.8753193102967, y: -103.60307144433149 },
  { x: 163.13845878542102, y: -104.66257623560317 },
  { x: 162.39190622653328, y: -105.71557288513351 },
  { x: 161.63560253586508, y: -106.76177329130172 },
  { x: 160.87007959333172, y: -107.80046828088742 },
  { x: 160.09394860137664, y: -108.8333716891732 },
  { x: 159.3087461019773, y: -109.85828951150849 },
  { x: 158.51429480182864, y: -110.87548030062987 },
  { x: 157.71029921208878, y: -111.88512873706351 },
  { x: 156.89690707717872, y: -112.88712401249371 },
  { x: 156.0737638104882, y: -113.88187242407798 },
  { x: 155.24163768300602, y: -114.86833237364888 },
  { x: 154.40029230365866, y: -115.84680673726926 },
  { x: 153.5494912813727, y: -116.81755406767576 },
  { x: 152.68929371391647, y: -117.78036013545803 },
  { x: 151.820024639016, y: -118.7349072901111 },
  { x: 150.9418908988606, y: -119.68092959167734 },
  { x: 150.0548038467977, y: -120.61853046125135 },
  { x: 149.1584088962171, y: -121.54796845156977 },
  { x: 148.2534447692234, y: -122.46852700219117 },
  { x: 147.33946823255383, y: -123.38061241027303 },
  { x: 146.4173362038497, y: -124.28348595371078 },
  { x: 145.4863099610064, y: -125.17780509517752 },
  { x: 144.5467440906342, y: -126.06320786084197 },
  { x: 143.59911137488, y: -126.93934705131501 },
  { x: 142.64308677601778, y: -127.80645905767008 },
  { x: 141.67890668512098, y: -128.66442568437046 },
  { x: 140.70621651557946, y: -129.51350548415277 },
  { x: 139.72551859842426, y: -130.3533143215226 },
  { x: 138.7372561669182, y: -131.1835197715329 },
  { x: 137.74101553668268, y: -132.00450596967804 },
  { x: 136.73691490325442, y: -132.8160734609898 },
  { x: 135.72589983092732, y: -133.6176423486161 },
  { x: 134.70687701098657, y: -134.41010279269292 },
  { x: 133.68067381218933, y: -135.19288597719978 },
  { x: 132.6473788811881, y: -135.9659291107577 },
  { x: 131.60625349587835, y: -136.7298601071557 },
  { x: 130.5583023183223, y: -137.48398087400486 },
  { x: 129.5035548974041, y: -138.22834312185253 },
  { x: 128.44224762419722, y: -138.96282865516199 },
  { x: 127.37367132548131, y: -139.68786223914336 },
  { x: 126.29900795662365, y: -140.4028455088919 },
  { x: 125.21796202878244, y: -141.10803332353373 },
  { x: 124.13065173749439, y: -141.80345523195302 },
  { x: 123.03672249614931, y: -142.48937717410743 },
  { x: 121.93711986904106, y: -143.1652561892501 },
  { x: 120.83169611174874, y: -143.8311550687599 },
  { x: 119.72021483319887, y: -144.48746164174173 },
  { x: 118.60311926665418, y: -145.13395059795369 },
  { x: 117.48008437438867, y: -145.77091373262712 },
  { x: 116.35196707404367, y: -146.39782285945722 },
  { x: 115.21841277900896, y: -147.0149993225595 },
  { x: 114.07971697812638, y: -147.6224689772076 },
  { x: 112.93522959594391, y: -148.22064920139061 },
  { x: 111.78645762555486, y: -148.8086276733094 },
  { x: 110.63221911159195, y: -149.38727608504732 },
  { x: 109.47387330272757, y: -149.95605886307862 },
  { x: 108.31014959694186, y: -150.51551527453958 },
  { x: 107.14255498732813, y: -151.06506172896763 },
  { x: 105.97026210512928, y: -151.60532983376217 },
  { x: 104.7943642590601, y: -152.13566581986063 },
  { x: 103.61341355379558, y: -152.6569561537885 },
  { x: 102.42865104247146, y: -153.16880931283038 },
  { x: 101.2393380029831, y: -153.67139150945982 },
  { x: 100.04671548846623, y: -154.16453283759273 },
  { x: 98.85016297235302, y: -154.64835887998686 },
  { x: 97.64932586803324, y: -155.12329070824188 },
  { x: 96.44642034182063, y: -155.5884123069481 },
  { x: 95.23893473855964, y: -156.04486500175707 },
  { x: 94.0284056002278, y: -156.492113219143 },
  { x: 92.8138873625312, y: -156.9306186604212 },
  { x: 91.59735980071017, y: -157.35972386291863 },
  { x: 90.37743411720804, y: -157.78009737014 },
  { x: 89.15411031202487, y: -158.19170593959043 },
  { x: 87.92786116730757, y: -158.59465299236476 },
  { x: 86.69862758528775, y: -158.9887649287683 },
  { x: 85.46720738583839, y: -159.37417102516935 },
  { x: 84.23283229797073, y: -159.75103010682045 },
  { x: 82.99630014155768, y: -160.1192202845743 },
  { x: 81.75619257015846, y: -160.47934731055668 },
  { x: 80.51434161459245, y: -160.83076480292604 },
  { x: 79.269358477303, y: -161.1740969818608 },
  { x: 78.02248421142585, y: -161.509118537119 },
  { x: 76.77321648592986, y: -161.8358996473007 },
  { x: 75.52229402291961, y: -162.15439968269 },
  { x: 74.26933268690073, y: -162.4648882768552 },
  { x: 73.01439157564155, y: -162.76739867229088 },
  { x: 71.75791392240487, y: -163.06178681818676 },
  { x: 70.49892461401261, y: -163.34845162447922 },
  { x: 69.23819192145355, y: -163.62733768701048 },
  { x: 67.97639546906389, y: -163.89836374634905 },
  { x: 66.71258969254978, y: -164.1618105168946 },
  { x: 65.44677459191121, y: -164.41768907947875 },
  { x: 64.18013212251552, y: -164.66584430245953 },
  { x: 62.911716720068824, y: -164.90660122356294 },
  { x: 61.64250349774919, y: -165.13985088127853 },
  { x: 60.37122185353674, y: -165.36589799847454 },
  { x: 59.09896509614624, y: -165.58460960517206 },
  { x: 57.825703676693514, y: -165.7960798884394 },
  { x: 56.55123075298928, y: -166.00041226937128 },
  { x: 55.275634971686074, y: -166.19766030532023 },
  { x: 53.998532197289535, y: -166.38796250668088 },
  { x: 52.72083844520934, y: -166.57124130763225 },
  { x: 51.44234687325619, y: -166.74761121010053 },
  { x: 50.16273244370409, y: -166.91719040962246 },
  { x: 48.88137462998517, y: -167.0801155697874 },
  { x: 47.60054869618155, y: -167.23617615479557 },
  { x: 46.31851125812642, y: -167.38566580668348 },
  { x: 45.0357646468509, y: -167.52859006586692 },
  { x: 43.75222021570243, y: -167.66503019177745 },
  { x: 42.467523378070815, y: -167.79508591189915 },
  { x: 41.182590149365744, y: -167.91873321776362 },
  { x: 39.896859100787715, y: -168.03603120713925 },
  { x: 38.61106895444132, y: -168.14699650127332 },
  { x: 37.324392341569435, y: -168.25068907628784 },
  { x: 36.037006555477156, y: -168.3411677596567 },
  { x: 34.74885249839611, y: -168.4180650371329 },
  { x: 33.45966423036866, y: -168.48164684867402 },
  { x: 32.16864393152185, y: -168.53216990021147 },
  { x: 30.878657843621447, y: -168.5697727021398 },
  { x: 29.588464913531766, y: -168.59475443691142 },
  { x: 28.297917396831885, y: -168.60735703601551 },
  { x: 27.006838000216707, y: -168.6078095033046 },
  { x: 25.71603931800127, y: -168.59632052777312 },
  { x: 24.425565673511848, y: -168.5730360070368 },
  { x: 23.135210224559156, y: -168.53827728521108 },
  { x: 21.845150264448296, y: -168.49227521295367 },
  { x: 20.55504598101117, y: -168.43524032606436 },
  { x: 19.26703966835104, y: -168.36726865841675 },
  { x: 17.978486701333523, y: -168.28864277121588 },
  { x: 16.690613358652218, y: -168.19963045122458 },
  { x: 15.403301444770396, y: -168.10016890706407 },
  { x: 14.11782156170793, y: -167.99086204405472 },
  { x: 12.832770137466117, y: -167.87149378598104 },
  { x: 11.548531307539344, y: -167.7425221405478 },
  { x: 10.26513462081179, y: -167.60387508234987 },
  { x: 8.982668723936007, y: -167.456003231871 },
  { x: 7.701975760111213, y: -167.2988327169007 },
  { x: 6.421002081886678, y: -167.13255929879676 },
  { x: 5.142569607701898, y: -166.957605895964 },
  { x: 3.8650826978109776, y: -166.77380629592892 },
  { x: 2.5886299988664683, y: -166.58149107683326 },
  { x: 1.3135956463627516, y: -166.38083753198222 },
  { x: 0.04018648248910904, y: -166.17184012095993 },
  { x: -1.2317156882911922, y: -165.95477586455561 },
  { x: -2.50302688138783, y: -165.72962075430095 },
  { x: -3.7735254801694302, y: -165.49652253461676 },
  { x: -5.042635281394421, y: -165.25569912852393 },
  { x: -6.309632337400317, y: -165.00738692709592 },
  { x: -7.575742926880717, y: -164.75142525827502 },
  { x: -8.839223665668815, y: -164.48836262322385 },
  { x: -10.100990569174291, y: -164.2181269965372 },
  { x: -11.361811908385901, y: -163.94065928044674 },
  { x: -12.621672908861562, y: -163.65605920243655 },
  { x: -13.879406389676033, y: -163.36469612355893 },
  { x: -15.13523396746069, y: -163.06662914158227 },
  { x: -16.389628424362467, y: -162.76185825650654 },
  { x: -17.64117141394056, y: -162.45083039520503 },
  { x: -18.892359816908463, y: -162.1329767416572 },
  { x: -20.141154760257525, y: -161.80891043520987 },
  { x: -21.388413161629064, y: -161.47853544198944 },
  { x: -22.634120246580988, y: -161.14195518309052 },
  { x: -23.876709924251585, y: -160.79969784481796 },
  { x: -25.120348587310687, y: -160.4506885865095 },
  { x: -26.36233251285553, y: -160.09571784081712 },
  { x: -27.60195252766572, y: -159.73497767548795 },
  { x: -28.840597429297862, y: -159.36828340999588 },
  { x: -30.07618402141705, y: -158.99632944311918 },
  { x: -31.310839823684468, y: -158.61853218439526 },
  { x: -32.54361927180626, y: -158.23509847601346 },
  { x: -33.775069020139796, y: -157.84611696462622 },
  { x: -35.00388891778104, y: -157.45207520682263 },
  { x: -36.231467762286584, y: -157.0523674504769 },
  { x: -37.456992959341406, y: -156.6475329627254 },
  { x: -38.681350975470984, y: -156.23736859498936 },
  { x: -39.90399515631795, y: -155.8218300239425 },
  { x: -41.12310824550502, y: -155.40189974998393 },
  { x: -42.34239862799719, y: -154.9762332988833 },
  { x: -43.55953194194399, y: -154.54562479690304 },
  { x: -44.774316119598225, y: -154.11040297537969 },
  { x: -45.98856841733716, y: -153.66963704446144 },
  { x: -47.19971808223686, y: -153.22461976783137 },
  { x: -48.40860725749656, y: -152.7748968313951 },
  { x: -49.61696455284096, y: -152.31995851690053 },
  { x: -50.82337162182927, y: -151.86034409148394 },
  { x: -52.02697154682018, y: -151.39638228648192 },
  { x: -53.228045042213424, y: -150.9281100379997 },
  { x: -54.42839458994418, y: -150.45470367089064 },
  { x: -55.62781334782317, y: -149.97643651233344 },
  { x: -56.824543157241486, y: -149.4938404422434 },
  { x: -58.020120560176665, y: -149.00652763151564 },
  { x: -59.213644315661114, y: -148.51466798623417 },
  { x: -60.40576449914686, y: -148.01820979585173 },
  { x: -61.59481159867756, y: -147.5176886338941 },
  { x: -62.782632419514655, y: -147.012502441846 },
  { x: -63.968532562879844, y: -146.50279896412846 },
  { x: -65.15301435980425, y: -145.98847847325726 },
  { x: -66.33501405045725, y: -145.4699177175058 },
  { x: -67.51581701130084, y: -144.94659959140085 },
  { x: -68.69295591050573, y: -144.41956938672035 },
  { x: -69.86935608760602, y: -143.88753064617086 },
  { x: -71.04305254180356, y: -143.35129965767786 },
  { x: -72.2139418520037, y: -142.81093921262024 },
  { x: -73.38354578574187, y: -142.2656477975146 },
  { x: -74.55187911746017, y: -141.71543649319244 },
  { x: -75.71793718509637, y: -141.1605527715588 },
  { x: -76.8807744243566, y: -140.6016097719605 },
  { x: -78.04058290298804, y: -140.03804237198756 },
  { x: -79.19929807290471, y: -139.46911184953535 },
  { x: -80.35471854223498, y: -138.8956234116979 },
  { x: -81.5084104018405, y: -138.31641357116047 },
  { x: -82.659191696354, y: -137.73197727173314 },
  { x: -83.80666351583899, y: -137.142081815953 },
  { x: -84.95131341688447, y: -136.54589983506287 },
  { x: -86.09275726399609, y: -135.9427590919476 },
  { x: -87.22968013182766, y: -135.3319504133868 },
  { x: -88.30571752379983, y: -134.69762451662672 },
  { x: -87.62383269794694, y: -133.6021550396936 },
  { x: -87.00831466596945, y: -132.4673744659653 },
  { x: -86.44180345840977, y: -131.30846722830142 },
  { x: -85.91686753089577, y: -130.129466749393 },
  { x: -85.43340346233286, y: -128.93353475984762 },
  { x: -85.02079761804119, y: -127.71003366135935 },
  { x: -84.66724521878957, y: -126.4681605441302 },
  { x: -84.35687851377166, y: -125.21519182089027 },
  { x: -84.08046347668022, y: -123.95473984273094 },
  { x: -83.8319130373735, y: -122.68825250497721 },
  { x: -83.60830185631737, y: -121.41660149971247 },
  { x: -83.40917192580699, y: -120.14158192165084 },
  { x: -82.59668103186452, y: -120.14599209261517 },
  { x: -81.4659634297114, y: -120.76836546572315 },
  { x: -80.32945424625836, y: -121.38084734985082 },
  { x: -79.18876389569341, y: -121.98483392977583 },
  { x: -78.04437993460559, y: -122.58131509311832 },
  { x: -76.89624326522649, y: -123.1711329830775 },
  { x: -75.74454595530331, y: -123.75470867125298 },
  { x: -74.59054383241384, y: -124.3318205410134 },
  { x: -73.43332088114842, y: -124.90324425056856 },
  { x: -72.27299529704378, y: -125.46906844657101 },
  { x: -71.10990689226799, y: -126.02933006512598 },
  { x: -69.94449890008383, y: -126.58407342955972 },
  { x: -68.77579620731323, y: -127.13392645366116 },
  { x: -67.60554219812303, y: -127.67797312202063 },
  { x: -66.43296860152445, y: -128.21681179954277 },
  { x: -65.25715940210782, y: -128.75101868946925 },
  { x: -64.07935565300882, y: -129.27984768247435 },
  { x: -62.899380060922354, y: -129.8036459779473 },
  { x: -61.71748379136398, y: -130.32235447811968 },
  { x: -60.53282470113449, y: -130.83613570185452 },
  { x: -59.34658474560119, y: -131.34482713028882 },
  { x: -58.157670616049316, y: -131.84868731615916 },
  { x: -56.96727904228829, y: -132.34732473675012 },
  { x: -55.77480427219234, y: -132.84109397867192 },
  { x: -54.57924164369926, y: -133.3301501735665 },
  { x: -53.383309654153884, y: -133.81372505044507 },
  { x: -52.18517627273686, y: -134.29229508506515 },
  { x: -50.98498924386911, y: -134.7659563113003 },
  { x: -49.782231462077426, y: -135.2349007968977 },
  { x: -48.57715409287736, y: -135.69886998912077 },
  { x: -47.371278903804345, y: -136.15752407580138 },
  { x: -46.16264089406021, y: -136.61130998381282 },
  { x: -44.95135825918168, y: -137.06037915118654 },
  { x: -43.73954374438785, y: -137.50388943472328 },
  { x: -42.525276672206815, y: -137.942398569612 },
  { x: -41.30869001261741, y: -138.3760616874947 },
  { x: -40.091187337618315, y: -138.8041252918247 },
  { x: -38.87101048860065, y: -139.22730963665396 },
  { x: -37.6497698797524, y: -139.6451234717829 },
  { x: -36.42641652568504, y: -140.05759634609575 },
  { x: -35.20207328399755, y: -140.46462114488733 },
  { x: -33.974922898312656, y: -140.8667075864098 },
  { x: -32.74727018159665, y: -141.2628916383167 },
  { x: -31.517386524124813, y: -141.65392679715464 },
  { x: -30.285774256928264, y: -142.03955451018706 },
  { x: -29.05179807899706, y: -142.41977847102453 },
  { x: -27.81731957003474, y: -142.79419607611996 },
  { x: -26.580713541411235, y: -143.1632579459572 },
  { x: -25.34143333876915, y: -143.52684219138902 },
  { x: -24.10215313612707, y: -143.8843393666791 },
  { x: -22.859519135130196, y: -144.23668026167917 },
  { x: -21.61650099863894, y: -144.5829119248744 },
  { x: -20.371458763581142, y: -144.92335570038026 },
  { x: -19.124687918798625, y: -145.25803374985986 },
  { x: -17.87587820100747, y: -145.58696454136586 },
  { x: -16.626418407764287, y: -145.90972330968808 },
  { x: -15.374875418186187, y: -146.22647996091058 },
  { x: -14.122711902040244, y: -146.53697224868628 },
  { x: -12.868154926275462, y: -146.8415769212885 },
  { x: -11.611647724154592, y: -147.1401240726331 },
  { x: -10.353884694455937, y: -147.43238839247832 },
  { x: -9.095338619326427, y: -147.7181852002979 },
  { x: -7.835241227777302, y: -147.99756251302873 },
  { x: -6.573031091009081, y: -148.2706717687022 },
  { x: -5.310200427673012, y: -148.53713621904495 },
  { x: -4.045611605728045, y: -148.79712207653057 },
  { x: -2.7794419184792787, y: -149.05053700089596 },
  { x: -1.5120607269790025, y: -149.2972258604991 },
  { x: -0.243541903437674, y: -149.5371221703507 },
  { x: 1.0262327476814388, y: -149.77018160712439 },
  { x: 2.2969677375365047, y: -149.99627489445191 },
  { x: 3.5690176527377218, y: -150.2154131131648 },
  { x: 4.8421904255379, y: -150.42748914855792 },
  { x: 6.117520266883448, y: -150.63259534089434 },
  { x: 7.393145597070827, y: -150.83036602273228 },
  { x: 8.669509649362787, y: -151.0208048876823 },
  { x: 9.948148965736852, y: -151.20406337377577 },
  { x: 11.2262859510798, y: -151.3796797796974 },
  { x: 12.506225418357923, y: -151.5479052709627 },
  { x: 13.786888833298534, y: -151.7085182309403 },
  { x: 15.068985369122029, y: -151.8615334340723 },
  { x: 16.351480814881995, y: -152.00669971484317 },
  { x: 17.634759306072816, y: -152.14397644353713 },
  { x: 18.918717421599847, y: -152.27333776488052 },
  { x: 20.203872266936305, y: -152.3947578235997 },
  { x: 21.49012042098753, y: -152.50815536026312 },
  { x: 22.776678838322685, y: -152.61332722629206 },
  { x: 24.063133834563196, y: -152.71008504754985 },
  { x: 25.351110598339137, y: -152.79860242373104 },
  { x: 26.63939762539901, y: -152.87871314236216 },
  { x: 27.927669878016783, y: -152.95021405486438 },
  { x: 29.21747867261208, y: -153.01309777401667 },
  { x: 30.506932880597187, y: -153.06731258927172 },
  { x: 31.796978066265954, y: -153.11269598176656 },
  { x: 33.087023251934724, y: -153.1491112879118 },
  { x: 34.37748212198205, y: -153.1766508479705 },
  { x: 35.66702497661971, y: -153.1949600753325 },
  { x: 36.95733610224612, y: -153.2041719399766 },
  { x: 38.24835640109293, y: -153.20411653581877 },
  { x: 39.53860842895097, y: -153.19464242482755 },
  { x: 40.830042412176354, y: -153.1757606878345 },
  { x: 42.12005804896094, y: -153.14723493376616 },
  { x: 43.41119654334448, y: -153.10910948594884 },
  { x: 44.70109398459233, y: -153.0611627277511 },
  { x: 45.99048909480907, y: -153.00343159527824 },
  { x: 47.279470520647244, y: -152.93573879522512 },
  { x: 48.5683042020645, y: -152.85795135761293 },
  { x: 49.85628096584044, y: -152.7701505418732 },
  { x: 51.142514345449584, y: -152.67202977833244 },
  { x: 52.42883637171127, y: -152.56362600309598 },
  { x: 53.71371050264798, y: -152.4448838120059 },
  { x: 54.99864373135306, y: -152.31543015039944 },
  { x: 56.28215861361735, y: -152.17548663490797 },
  { x: 57.564225600556654, y: -152.02493876360523 },
  { x: 58.84472649663426, y: -151.86350212848103 },
  { x: 60.12472506168075, y: -151.69113979343007 },
  { x: 61.40227106934003, y: -151.50800319648386 },
  { x: 62.678132790600884, y: -151.31388918906356 },
  { x: 63.95183744331635, y: -151.10862417147464 },
  { x: 65.22462608062216, y: -150.89203085041206 },
  { x: 66.49519855161421, y: -150.664238502244 },
  { x: 67.76311162302979, y: -150.42523604613896 },
  { x: 69.03134973217136, y: -150.17431800248707 },
  { x: 70.2953032531064, y: -149.91229696560333 },
  { x: 71.55763158541134, y: -149.63852286003578 },
  { x: 72.81632540496177, y: -149.35330225545772 },
  { x: 74.07298035150356, y: -149.0562436291538 },
  { x: 75.3263849207852, y: -148.74754274248173 },
  { x: 76.5770414438378, y: -148.4269779788101 },
  { x: 77.82397480748332, y: -148.09471555061248 },
  { x: 79.06765779386869, y: -147.7505744709732 },
  { x: 80.3077949141521, y: -147.39452888461864 },
  { x: 81.54595225919523, y: -147.02604691163347 },
  { x: 82.77932268500068, y: -146.6458488060697 },
  { x: 84.0092063424725, y: -146.2534987218856 },
  { x: 85.23592826933674, y: -145.8487787360603 },
  { x: 86.4582178635735, y: -145.43206190325662 },
  { x: 87.67459768097363, y: -145.0037840695163 },
  { x: 88.8877566699978, y: -144.56291841111397 },
  { x: 90.09713340184652, y: -144.10955726831267 },
  { x: 91.3002457702484, y: -143.64464989901677 },
  { x: 92.49993046808504, y: -143.1670291223011 },
  { x: 93.69317350916974, y: -142.6778399574277 },
  { x: 94.88198421762698, y: -142.1762439548079 },
  { x: 96.06662853341439, y: -141.66202319142081 },
  { x: 97.24491983910241, y: -141.1361121507288 },
  { x: 98.41883790993133, y: -140.59911658485754 },
  { x: 99.58779176821746, y: -140.05306059237364 },
  { x: 100.75169276730827, y: -139.498091917698 },
  { x: 101.9120774491813, y: -138.93303968629482 },
  { x: 103.06779340735339, y: -138.35870910525816 },
  { x: 104.21966801058166, y: -137.77442424386228 },
  { x: 105.36575103251003, y: -137.18104571335903 },
  { x: 106.50648570640124, y: -136.57848117348533 },
  { x: 107.64293579208591, y: -135.96585523854728 },
  { x: 108.77338745428138, y: -135.34408761756504 },
  { x: 109.89846121955551, y: -134.71289390252838 },
  { x: 111.01895490778125, y: -134.07156861382742 },
  { x: 112.13371611247547, y: -133.42069534192476 },
  { x: 113.24271528475396, y: -132.76035903986246 },
  { x: 114.34610016903765, y: -132.09034547823015 },
  { x: 115.44316159210615, y: -131.41082456311193 },
  { x: 116.53446098275892, y: -130.7215599034343 },
  { x: 117.61970285215415, y: -130.02272879250236 },
  { x: 118.69853261368164, y: -129.3143903280845 },
  { x: 119.77077297403626, y: -128.59652973573859 },
  { x: 120.83742859528027, y: -127.86843784224428 },
  { x: 121.89849947741367, y: -127.13008509871736 },
  { x: 122.95026246102935, y: -126.38404225808176 },
  { x: 123.99596792338751, y: -125.62793063516077 },
  { x: 125.03511353345698, y: -124.8619866210278 },
  { x: 126.06693102024904, y: -124.08666822338775 },
  { x: 127.0920704592157, y: -123.30158391952514 },
  { x: 128.10905440614783, y: -122.50775314594432 },
  { x: 129.11868068091832, y: -121.70455537607745 },
  { x: 130.12118567460067, y: -120.8917172827458 },
  { x: 131.11651028942651, y: -120.0692240915073 },
  { x: 132.10382715663872, y: -119.23767416726668 },
  { x: 133.08372725392096, y: -118.39648391956128 },
  { x: 134.05523546809516, y: -117.54657675102186 },
  { x: 135.01938601010775, y: -116.68694799958615 },
  { x: 135.9743763980236, y: -115.81921546666324 },
  { x: 136.9215067827467, y: -114.94213809911739 },
  { x: 137.8598315999832, y: -114.05666884846352 },
  { x: 138.7902668651428, y: -113.1618030526394 },
  { x: 139.71180791616328, y: -112.25850105038099 },
  { x: 140.624838888539, y: -111.34645257840437 },
  { x: 141.52927113561742, y: -110.42562808782533 },
  { x: 142.42528195070363, y: -109.49580596201253 },
  { x: 143.3129599804502, y: -108.55692710319758 },
  { x: 144.1903845473852, y: -107.61104515883122 },
  { x: 145.05900354683362, y: -106.65657926360964 },
  { x: 145.91863968549035, y: -105.69380274471156 },
  { x: 146.76920431670285, y: -104.722722989358 },
  { x: 147.61049059828184, y: -103.74365026083291 },
  { x: 148.4423803346906, y: -102.75671752911508 },
  { x: 149.2644893904347, y: -101.76236064024623 },
  { x: 150.07805881864988, y: -100.75916863500662 },
  { x: 150.88161117512695, y: -99.74893660811037 },
  { x: 151.6755305953603, y: -98.73116961574742 },
  { x: 152.4594329438556, y: -97.70636998894885 },
  { x: 153.23405694271736, y: -96.67364387396816 },
  { x: 153.99875251649357, y: -95.63390728621502 },
  { x: 154.75363786072097, y: -94.58704941737372 },
  { x: 155.49891981758884, y: -93.53284126359188 },
  { x: 156.23421425160282, y: -92.47185164088998 },
  { x: 156.95999394490977, y: -91.40341569937392 },
  { x: 157.67528378433175, y: -90.32903304491602 },
  { x: 158.38052700313142, y: -89.24809053816944 },
  { x: 159.07584179684554, y: -88.16048475803957 },
  { x: 159.76099177440068, y: -87.06654074225239 },
  { x: 160.43606558244934, y: -85.96619200581851 },
  { x: 161.10073818326552, y: -84.86014772195834 },
  { x: 161.75568920118548, y: -83.74735890528335 },
  { x: 162.40015036522038, y: -82.62911093225553 },
  { x: 163.03486039747483, y: -81.50425139639172 },
  { x: 163.65913967361263, y: -80.37405089971182 },
  { x: 164.27266315590776, y: -79.23898961158376 },
  { x: 164.8757854309704, y: -78.09863168596587 },
  { x: 165.46945206309445, y: -76.951337159786 },
  { x: 166.05233335249164, y: -75.79966201152597 },
  { x: 166.62493163019306, y: -74.64280842131284 },
  { x: 167.1871582495462, y: -73.48096106967274 },
  { x: 167.7396337371189, y: -72.31273115904908 },
  { x: 168.28164891969075, y: -71.13975126529299 },
  { x: 168.8124650751572, y: -69.96380909589752 },
  { x: 169.3332937077697, y: -68.78240038292817 },
  { x: 169.8433369976554, y: -67.59744580385686 },
  { x: 170.34327456915042, y: -66.40714287674837 },
  { x: 170.8326631889921, y: -65.21268833141215 },
  { x: 171.31162105271702, y: -64.01406739340611 },
  { x: 171.77967537817844, y: -62.81262453696057 },
  { x: 172.23797857185937, y: -61.605301452562585 },
  { x: 172.68537822727671, y: -60.394757539788635 },
  { x: 173.12216983327232, y: -59.180874603101984 },
  { x: 173.54882617199308, y: -57.96218997273557 },
  { x: 173.96475626575537, y: -56.740476581740374 },
  { x: 174.37037379893772, y: -55.514094467044245 },
  { x: 174.76499914720392, y: -54.285392764939736 },
  { x: 175.1491346415851, y: -53.05296790342815 },
  { x: 175.52263253766037, y: -51.81718924356177 },
  { x: 175.88540418877713, y: -50.57817498087734 },
  { x: 176.23736094828286, y: -49.335821694280206 },
  { x: 176.57850281617752, y: -48.090483970380575 },
  { x: 176.90859340138772, y: -46.84285620795674 },
  { x: 177.22789864387104, y: -45.591667804988845 },
  { x: 177.53594576148055, y: -44.33851440122276 },
  { x: 177.8329120475214, y: -43.0818151313547 },
  { x: 178.11850201315173, y: -41.82304743959382 },
  { x: 178.3925679139506, y: -40.56232952147685 },
  { x: 178.65528704322315, y: -39.29811006058417 },
  { x: 178.90612752105406, y: -38.03196992221959 },
  { x: 179.14497115190662, y: -36.763598843099174 },
  { x: 179.3715815447073, y: -35.492893402128296 },
  { x: 179.58557456396184, y: -34.22004566705413 },
  { x: 179.78659562305992, y: -32.94508518676087 },
  { x: 179.97426058650726, y: -31.667701697964592 },
  { x: 180.14786028108335, y: -30.38811681729667 },
  { x: 180.30627184918933, y: -29.106832875788214 },
  { x: 180.44863837318383, y: -27.824071490070597 },
  { x: 180.57283233340567, y: -26.53924168246016 },
  { x: 180.67521921710036, y: -25.253141272829843 },
  { x: 180.47210018722527, y: -24.262470607262852 },
  { x: 179.19133335119, y: -24.42942180289775 },
  { x: 177.9117189216379, y: -24.596225254111737 },
  { x: 176.63201584543324, y: -24.763028705325723 },
  { x: 175.35219457369186, y: -24.929861705423892 },
  { x: 174.072136910877, y: -25.096724254406244 },
  { x: 172.7928475190509, y: -25.263483382293956 },
  { x: 171.51335128503553, y: -25.430257284623757 },
  { x: 170.23261399788447, y: -25.597208480258658 },
  { x: 168.95178806408083, y: -25.764174450335652 },
  { x: 168.50837750802825, y: -26.77903087760657 },
  { x: 168.29816674594915, y: -28.051538800512624 },
  { x: 168.06744905824698, y: -29.320914541695267 },
  { x: 167.8198885065604, y: -30.586596672355007 },
  { x: 167.5566670462567, y: -31.85118549429998 },
  { x: 167.27967580592372, y: -33.11174089355394 },
  { x: 166.98938756770826, y: -34.369503923252594 },
  { x: 166.68642285817822, y: -35.62414954566993 },
  { x: 166.3712249105964, y: -36.8760914451845 },
  { x: 166.0442369582254, y: -38.12488638853356 },
  { x: 165.70587268544395, y: -39.370032044686006 },
  { x: 165.35619119002038, y: -40.61240010572522 },
  { x: 164.99525156972294, y: -41.852330383819336 },
  { x: 164.62346750893033, y: -43.08828633699082 },
  { x: 164.2408685565267, y: -44.32119875509143 },
  { x: 163.8477206524696, y: -45.550580081532146 },
  { x: 163.4441124434117, y: -46.776474639639254 },
  { x: 163.02971889162697, y: -47.99938476044386 },
  { x: 162.605130974799, y: -49.21833533076793 },
  { x: 162.17037824181205, y: -50.433503643916545 },
  { x: 161.72519475270843, y: -51.644934023215995 },
  { x: 161.26961005637236, y: -52.853187897465745 },
  { x: 160.8041560327191, y: -54.056906017993384 },
  { x: 160.32844854625426, y: -55.25672368580885 },
  { x: 159.84266489028295, y: -56.45230108874403 },
  { x: 159.34650957596338, y: -57.64448036999814 },
  { x: 158.84057358097917, y: -58.831798859804124 },
  { x: 158.3244136720676, y: -60.014817986961454 },
  { x: 157.79829578918626, y: -61.19336045816503 },
  { x: 157.2621312856827, y: -62.3675296945095 },
  { x: 156.71565422159918, y: -63.5374291170895 },
  { x: 156.15927828131427, y: -64.70221658270583 },
  { x: 155.59303301371224, y: -65.86202506133728 },
  { x: 155.0167706743721, y: -67.01692842519432 },
  { x: 154.43013667668365, y: -68.16716306535042 },
  { x: 153.8337219983306, y: -69.3118425152801 },
  { x: 153.2272902482394, y: -70.45136568491981 },
  { x: 152.61095962194688, y: -71.58530411544889 },
  { x: 151.98449372837953, y: -72.71386464905665 },
  { x: 151.34777437200063, y: -73.83707683462724 },
  { x: 150.7012447860729, y: -74.95432753281388 },
  { x: 150.04469812840708, y: -76.06571277749016 },
  { x: 149.37825259453987, y: -77.17098140314053 },
  { x: 148.70155359786116, y: -78.27059141746983 },
  { x: 148.0150443716336, y: -79.36355293285791 },
  { x: 147.31839987813123, y: -80.45038305477797 },
  { x: 146.61188605731166, y: -81.53057206497787 },
  { x: 145.8951778714489, y: -82.60455580949932 },
  { x: 145.16865945603735, y: -83.67158079179562 },
  { x: 144.43224216442442, y: -84.73170610963516 },
  { x: 143.68586689884177, y: -85.78488743969164 },
  { x: 142.92971095259452, y: -86.83079974423907 },
  { x: 142.16333109241984, y: -87.86993796708752 },
  { x: 141.38731829600147, y: -88.90134915672206 },
  { x: 140.6014952700343, y: -89.92529925310033 },
  { x: 139.80583246563413, y: -90.941566639591 },
  { x: 139.00018213838, y: -91.95034338394123 },
  { x: 138.1849579726506, y: -92.95106805735156 },
  { x: 137.3599826751407, y: -93.94382191925347 },
  { x: 136.52549263692387, y: -94.92823560859468 },
  { x: 135.68104462473727, y: -95.90479668196421 },
  { x: 134.827288714033, y: -96.87262606005761 },
  { x: 133.96398851373755, y: -97.83198968283254 },
  { x: 133.09114402385092, y: -98.78276935475226 },
  { x: 132.2088734399099, y: -99.72473607196436 },
  { x: 131.31676307753585, y: -100.65830351884738 },
  { x: 130.41566985437012, y: -101.58254090554956 },
  { x: 129.5054460259918, y: -102.49754426594451 },
  { x: 128.5860915924009, y: -103.40326188948491 },
  { x: 127.6571928692188, y: -104.30005575000196 },
  { x: 126.7195772252027, y: -105.18709847873858 },
  { x: 125.77297872039489, y: -106.0645747562209 },
  { x: 124.81751555033213, y: -106.93238116135429 },
  { x: 123.85298087282516, y: -107.79066543855964 },
  { x: 122.87987701890506, y: -108.63891786958482 },
  { x: 121.8982926352244, y: -109.47710151832457 },
  { x: 120.90825727066733, y: -110.30512035090531 },
  { x: 119.90977092523389, y: -111.12293004400077 },
  { x: 118.90268585450313, y: -111.93070789091605 },
  { x: 117.88774078057966, y: -112.7278333650833 },
  { x: 116.8645220190849, y: -113.5146610531127 },
  { x: 115.83347280328161, y: -114.29085114283616 },
  { x: 114.79394305771775, y: -115.05689857806377 },
  { x: 113.74717383552901, y: -115.81190211782791 },
  { x: 112.69254461014755, y: -116.5562680592861 },
  { x: 111.63061681037284, y: -117.28969352637549 },
  { x: 110.56076990963705, y: -118.01256265459041 },
  { x: 109.48418586330749, y: -118.72408501127903 },
  { x: 108.40021459593213, y: -119.42479986357763 },
  { x: 107.3092106941212, y: -120.11447820763384 },
  { x: 106.21152874448487, y: -120.79295752458461 },
  { x: 105.10643002491854, y: -121.4606958221348 },
  { x: 103.99512603967376, y: -122.11703563761132 },
  { x: 102.87723265325613, y: -122.76225768541396 },
  { x: 101.75289761008658, y: -123.39628070611116 },
  { x: 100.62185497020744, y: -124.01933370355535 },
  { x: 99.48522759121768, y: -124.6308626361681 },
  { x: 98.34257223985456, y: -125.23113344390708 },
  { x: 97.19409575830734, y: -125.82012396510913 },
  { x: 96.03944355996586, y: -126.39808536528983 },
  { x: 94.87967940466068, y: -126.96450053897593 },
  { x: 93.71436005912908, y: -127.5197166855566 },
  { x: 92.54375146332868, y: -128.06365254560038 },
  { x: 91.36785361725948, y: -128.59635982965455 },
  { x: 90.18669606980569, y: -129.1179197971506 },
  { x: 89.00113573860861, y: -129.62804434646776 },
  { x: 87.8106998415213, y: -130.1269994175637 },
  { x: 86.61568386738561, y: -130.61476284877526 },
  { x: 85.41585142512805, y: -131.09151193340756 },
  { x: 84.21188213908485, y: -131.55702505482918 },
  { x: 83.00383510702439, y: -132.01141302135585 },
  { x: 81.79162168229408, y: -132.4548088029664 },
  { x: 80.57521231600977, y: -132.88727149742917 },
  { x: 79.35525708362347, y: -133.30873461975474 },
  { x: 78.13154914294593, y: -133.71943456101658 },
  { x: 76.90473856942914, y: -134.11971482699337 },
  { x: 75.67444122757874, y: -134.5093907371589 },
  { x: 74.44006613971106, y: -134.88877994201818 },
  { x: 73.2030316522669, y: -135.25747245080314 },
  { x: 71.96304227640442, y: -135.6154387146296 },
  { x: 70.720157109892, y: -135.96262332933972 },
  { x: 69.47354878397248, y: -136.2993624134911 },
  { x: 68.2246060962025, y: -136.6252939932525 },
  { x: 66.97285626443512, y: -136.94028140503457 },
  { x: 65.718565228628, y: -137.2444871677003 },
  { x: 64.46096471779235, y: -137.5380959617758 },
  { x: 63.20165037167408, y: -137.8206313115037 },
  { x: 61.94011985924207, y: -138.0921818635365 },
  { x: 60.676166338307034, y: -138.35293968562138 },
  { x: 59.409819357753165, y: -138.60288630970578 },
  { x: 58.14128575976975, y: -138.8417927319372 },
  { x: 56.870801935430244, y: -139.06979561590504 },
  { x: 55.59854517803974, y: -139.2868949616093 },
  { x: 54.32448593871407, y: -139.49304275211318 },
  { x: 53.048062788653745, y: -139.68826484269033 },
  { x: 51.77057587876283, y: -139.87252429723554 },
  { x: 50.49167062243111, y: -140.04590976240132 },
  { x: 49.21111062858514, y: -140.20825133210366 },
  { x: 47.929486874908584, y: -140.35968936354237 },
  { x: 46.64653342144377, y: -140.50030880975956 },
  { x: 45.36171838827543, y: -140.63004318576574 },
  { x: 44.07648967072852, y: -140.74880753851895 },
  { x: 42.79031538888775, y: -140.85679762937687 },
  { x: 41.5032250916373, y: -140.9539506669606 },
  { x: 40.21507103455625, y: -141.04022971516494 },
  { x: 38.92653284198083, y: -141.11579729285287 },
  { x: 37.63749231837429, y: -141.1806201575297 },
  { x: 36.34806765927337, y: -141.23462074337442 },
  { x: 35.0576678869944, y: -141.27804652229213 },
  { x: 33.76738631025217, y: -141.3107940731881 },
  { x: 32.47689789132066, y: -141.33285600884136 },
  { x: 31.18605488577895, y: -141.3444465586622 },
  { x: 29.89550736907907, y: -141.34543275267183 },
  { x: 28.60445752134807, y: -141.33591801196485 },
  { x: 27.313850906879825, y: -141.31607593623585 },
  { x: 26.023436360158772, y: -141.28564797274822 },
  { x: 24.733568467795106, y: -141.2449887081122 },
  { x: 23.443331214379146, y: -141.1939762531805 },
  { x: 22.15403952525705, y: -141.13268448016356 },
  { x: 20.865250167166067, y: -141.06131284402963 },
  { x: 19.577110884527116, y: -140.97961017926318 },
  { x: 18.28911934630908, y: -140.8879199916428 },
  { x: 17.002457507879285, y: -140.78612039202125 },
  { x: 15.716563940438256, y: -140.6743960609247 },
  { x: 14.431571613964811, y: -140.5527137558584 },
  { x: 13.147761242858694, y: -140.4211879787486 },
  { x: 11.86427590947859, y: -140.27978918071108 },
  { x: 10.582356666960195, y: -140.12864294450367 },
  { x: 9.301634154251218, y: -139.96785269122097 },
  { x: 8.022123145793751, y: -139.79737040392618 },
  { x: 6.743454280535505, y: -139.61729211649288 },
  { x: 5.466573122770339, y: -139.42772125001576 },
  { x: 4.191125085888058, y: -139.22871320865266 },
  { x: 2.9176715986881403, y: -139.02040096238238 },
  { x: 1.6450159313611687, y: -138.80259983067876 },
  { x: 0.37413319708518683, y: -138.57564223848888 },
  { x: -0.8949470552556216, y: -138.33936936056028 },
  { x: -2.1616633968617767, y: -138.0942281237662 },
  { x: -3.4270943620059637, y: -137.83976790762284 },
  { x: -4.690974010730534, y: -137.5763137498562 },
  { x: -5.952726139793917, y: -137.3039542971189 },
  { x: -7.212483719174936, y: -137.0226415324741 },
  { x: -8.470099004452676, y: -136.7326487831005 },
  { x: -9.725926582237332, y: -136.43369533459833 },
  { x: -10.979464121497793, y: -136.12612099913574 },
  { x: -12.231021885517984, y: -135.8099442447653 },
  { x: -13.480230513245612, y: -135.48504687595033 },
  { x: -14.72759233571179, y: -135.1515987987748 },
  { x: -15.972191337506846, y: -134.80986225958597 },
  { x: -17.214352556356786, y: -134.4595897864787 },
  { x: -18.45409076670371, y: -134.10105101302116 },
  { x: -19.691450291873885, y: -133.73427179448706 },
  { x: -20.926697071824968, y: -133.35897141647663 },
  { x: -22.159166256662832, y: -132.9756152739158 },
  { x: -23.389271530766038, y: -132.584122107373 },
  { x: -24.61659920975603, y: -132.1845177721219 },
  { x: -25.84166639910601, y: -131.7766988470679 },
  { x: -27.06404463999532, y: -131.36094604661074 },
  { x: -28.283275924719124, y: -130.93743666405547 },
  { x: -29.49946367437206, y: -130.50598601887597 },
  { x: -30.713479581037536, y: -130.06647591553553 },
  { x: -31.924230336000768, y: -129.61934220007583 },
  { x: -33.132129623640324, y: -129.16445928973909 },
  { x: -34.337133120629936, y: -128.7016794401044 },
  { x: -35.539093082548675, y: -128.2312538166873 },
  { x: -36.738393644890934, y: -127.75304206228796 },
  { x: -37.93413356668912, y: -127.26742831240071 },
  { x: -39.12699247227944, y: -126.77400626986808 },
  { x: -40.316083895136416, y: -126.27324132961593 },
  { x: -41.50306257277429, y: -125.76449819063431 },
  { x: -42.685756662205605, y: -125.24867070666978 },
  { x: -43.865451539892334, y: -124.72513096393347 },
  { x: -45.04194036364518, y: -124.19393806019369 },
  { x: -46.215518622305986, y: -123.65502551046106 },
  { x: -47.38504868383371, y: -123.1089251946509 },
  { x: -48.551106751469895, y: -122.5551938795004 },
  { x: -49.713279140836, y: -121.99401624553576 },
  { x: -50.87227502515241, y: -121.42509680391512 },
  { x: -52.027843238903586, y: -120.84850942684896 },
  { x: -53.17869840562753, y: -120.26457176484223 },
  { x: -54.32559402187094, y: -119.67305481404252 },
  { x: -55.46895854645446, y: -119.07365569838696 },
  { x: -56.608644234957175, y: -118.46605676737056 },
  { x: -57.743040673191096, y: -117.85119619806613 },
  { x: -58.873448012060294, y: -117.22815797506402 },
  { x: -59.99955598828085, y: -116.59672048173286 },
  { x: -61.1212759552002, y: -115.95686894363052 },
  { x: -62.2374407318931, y: -115.3086920074096 },
  { x: -63.34880381490625, y: -114.65145833818652 },
  { x: -64.45425712108276, y: -113.98528613149803 },
  { x: -65.55362335711754, y: -113.30939234191328 },
  { x: -66.64691729745269, y: -112.62267627349645 },
  { x: -67.73317860335223, y: -111.92390426033289 },
  { x: -68.80954103305042, y: -111.2119312831605 },
  { x: -69.60125906141214, y: -110.40144971334244 },
  { x: -69.14187733345851, y: -109.19478409161754 },
  { x: -68.74753269959204, y: -107.96578690067119 },
  { x: -68.44972427035198, y: -106.71074975553844 },
  { x: -68.36689874798655, y: -105.4236299094038 },
  { x: -68.4237064778287, y: -104.13388759979792 },
  { x: -68.55935063067153, y: -102.85035055587049 },
  { x: -68.28670307631344, y: -102.02347674255185 },
  { x: -67.00066176445148, y: -102.13367930611297 },
  { x: -65.71119278202428, y: -102.19173547631186 },
  { x: -64.42023158094585, y: -102.19698040325437 },
  { x: -63.130703500750286, y: -102.1434599867776 },
  { x: -61.846907904086265, y: -102.014789370602 },
  { x: -60.57637975642048, y: -101.78815681613814 },
  { x: -59.32089199080393, y: -101.48792537839506 },
  { x: -58.080341186141965, y: -101.13169141790384 },
  { x: -56.85415113919303, y: -100.72887364149783 },
  { x: -55.644065234123914, y: -100.28060229399706 },
  { x: -54.57476498774551, y: -100.95635572638194 },
  { x: -53.49878669354171, y: -101.66929642951135 },
  { x: -52.41316068865209, y: -102.36784682604353 },
  { x: -51.3199701694116, y: -103.0537281384822 },
  { x: -50.2197617901776, y: -103.72835871326812 },
  { x: -49.11243212985545, y: -104.39287618244235 },
  { x: -47.99969502372779, y: -105.0470589293735 },
  { x: -46.88168344177343, y: -105.69129108955599 },
  { x: -45.75811666959263, y: -106.32622273844181 },
  { x: -44.628846962764484, y: -106.95241530483048 },
  { x: -43.49513014886677, y: -107.56918916438576 },
  { x: -42.356582092405105, y: -108.17719439255967 },
  { x: -41.21315847005322, y: -108.7765048615627 },
  { x: -40.06522864286341, y: -109.36714273305795 },
  { x: -38.913516558498145, y: -109.94880513098258 },
  { x: -37.75701755489521, y: -110.52214951800966 },
  { x: -36.59661809858009, y: -111.08671049921325 },
  { x: -35.43187495629005, y: -111.64295346951931 },
  { x: -34.26271425581463, y: -112.19067158673853 },
  { x: -33.089904268142575, y: -112.72985746364985 },
  { x: -31.91313472998999, y: -113.2603707430534 },
  { x: -30.732538611335677, y: -113.78241087991745 },
  { x: -29.54789429554827, y: -114.29595571257882 },
  { x: -28.35982230919562, y: -114.80074668830093 },
  { x: -27.168440847814455, y: -115.29683551763108 },
  { x: -25.973114610394834, y: -115.7842517494535 },
  { x: -24.774656191251797, y: -116.26295106044188 },
  { x: -23.571883635018022, y: -116.73302209724876 },
  { x: -22.366215288134292, y: -117.19420630713758 },
  { x: -21.15716359401159, y: -117.64642981789783 },
  { x: -19.945024041491745, y: -118.08970740397163 },
  { x: -18.728791968512535, y: -118.52426806921139 },
  { x: -17.510166435914485, y: -118.94949867427033 },
  { x: -16.288512142687665, y: -119.36559128689561 },
  { x: -15.063341532243044, y: -119.77262716651876 },
  { x: -13.834994416748733, y: -120.17047334316092 },
  { x: -12.604150420540943, y: -120.55884171520137 },
  { x: -11.370573152546212, y: -120.93776921874526 },
  { x: -10.133967123922705, y: -121.30730017711892 },
  { x: -8.894435755765064, y: -121.66729423312248 },
  { x: -7.651757431441918, y: -122.01786958229262 },
  { x: -6.4069220385733985, y: -122.35847957027201 },
  { x: -5.159323825033754, y: -122.68951571977604 },
  { x: -3.9092582796648143, y: -123.01049786143676 },
  { x: -2.6562082969933747, y: -123.32178796908539 },
  { x: -1.4012228624079377, y: -123.62292064779605 },
  { x: -0.14371099822483957, y: -123.91394022089503 },
  { x: 1.1160318067140877, y: -124.19486885004545 },
  { x: 2.378640853418782, y: -124.46555879082642 },
  { x: 3.6428603143114593, y: -124.72580320104863 },
  { x: 4.909458460380882, y: -124.97576459957509 },
  { x: 6.178213674995676, y: -125.21511056145877 },
  { x: 7.44846110826172, y: -125.4437746017102 },
  { x: 8.721057677820324, y: -125.66190446475035 },
  { x: 9.99504304493554, y: -125.86916772563214 },
  { x: 11.270712698449193, y: -126.06549051214512 },
  { x: 12.548037089477107, y: -126.2509245348366 },
  { x: 13.827075315787642, y: -126.42539592149612 },
  { x: 15.107369369675963, y: -126.58871999159753 },
  { x: 16.38900789779462, y: -126.74076377516201 },
  { x: 17.671784057954326, y: -126.88154943385274 },
  { x: 18.95667296333313, y: -127.01110651655384 },
  { x: 20.24209374862723, y: -127.12918385774977 },
  { x: 21.528401000446827, y: -127.23575190855637 },
  { x: 22.815579944349825, y: -127.33061860122642 },
  { x: 24.10382264808342, y: -127.41385780797042 },
  { x: 25.392937043900414, y: -127.48537349491473 },
  { x: 26.68268674072735, y: -127.54507701540683 },
  { x: 27.97231824201755, y: -127.5928723355731 },
  { x: 29.2627475631807, y: -127.62873729375042 },
  { x: 30.55367921537496, y: -127.65258324328623 },
  { x: 31.844344927611573, y: -127.66433631197009 },
  { x: 33.13518793315328, y: -127.66394478925467 },
  { x: 34.42623778088428, y: -127.65133480292948 },
  { x: 35.717110335310174, y: -127.62643248078412 },
  { x: 37.007480558704955, y: -127.58920827393439 },
  { x: 38.29737799995281, y: -127.53961785905398 },
  { x: 39.586595816864445, y: -127.47763168725874 },
  { x: 40.87510446055568, y: -127.40319066078028 },
  { x: 42.16308122433163, y: -127.31623568185027 },
  { x: 43.450112423813714, y: -127.21675197602659 },
  { x: 44.73602076569684, y: -127.10470260720402 },
  { x: 46.0206289566759, y: -126.98007280094045 },
  { x: 47.30435068112947, y: -126.84278129780441 },
  { x: 48.58594488592185, y: -126.69291674444842 },
  { x: 49.866534428652, y: -126.53028707312532 },
  { x: 51.145144196141885, y: -126.35503264103494 },
  { x: 52.42236516607515, y: -126.16702047819848 },
  { x: 53.697015383084484, y: -125.9664204907 },
  { x: 54.97033590030558, y: -125.75298890024497 },
  { x: 56.24108566460274, y: -125.52693993624374 },
  { x: 57.50982610477544, y: -125.28813324149642 },
  { x: 58.77637992751859, y: -125.03659097766615 },
  { x: 60.03980156853832, y: -124.77250521250014 },
  { x: 61.30029787002392, y: -124.49582423545104 },
  { x: 62.55798702751211, y: -124.20651849763468 },
  { x: 63.81307588319219, y: -123.90453628850373 },
  { x: 65.06476661719121, y: -123.5900844502475 },
  { x: 66.31344336500354, y: -123.26305217455028 },
  { x: 67.55851514894553, y: -122.92359459305406 },
  { x: 68.80080933777428, y: -122.57148270190638 },
  { x: 70.03911442723833, y: -122.20709324938059 },
  { x: 71.27343041733764, y: -121.83047055880297 },
  { x: 72.50408234579824, y: -121.44151859629991 },
  { x: 73.7307747237783, y: -121.04037771907133 },
  { x: 74.953862137888, y: -120.62694450602253 },
  { x: 76.17245812160186, y: -120.20154399487953 },
  { x: 77.38644447938316, y: -119.76427221951596 },
  { x: 78.5962939933788, y: -119.31499620995298 },
  { x: 79.80233170131481, y: -118.85362731953802 },
  { x: 81.00343474559224, y: -118.38169470302759 },
  { x: 82.20060778827332, y: -117.89931655595842 },
  { x: 83.39320075390599, y: -117.4063968444569 },
  { x: 84.58195236459487, y: -116.90272872633375 },
  { x: 85.76579886050932, y: -116.38861507765185 },
  { x: 86.94512437714376, y: -115.86374563512727 },
  { x: 88.1193379368145, y: -115.32825336873884 },
  { x: 89.28882367501593, y: -114.78170981966592 },
  { x: 90.4533452006746, y: -114.22422579622418 },
  { x: 91.61231153610684, y: -113.65597120449766 },
  { x: 92.76569313242845, y: -113.07676875118129 },
  { x: 93.91360818517619, y: -112.4865150151804 },
  { x: 95.05602714546585, y: -111.88503270318992 },
  { x: 96.19221129119285, y: -111.27261730405166 },
  { x: 97.32219017124139, y: -110.64910629890264 },
  { x: 98.4459046878431, y: -110.01441104109027 },
  { x: 99.56370942760817, y: -109.36822126733065 },
  { x: 100.67433378851675, y: -108.7111353425285 },
  { x: 101.77854604155756, y: -108.04262877398952 },
  { x: 102.87599160012043, y: -107.36273849781901 },
  { x: 103.96613858429008, y: -106.67167874342724 },
  { x: 105.04931203179247, y: -105.96919095807765 },
  { x: 106.12471412275471, y: -105.25563711560146 },
  { x: 107.19249260159768, y: -104.53085469713564 },
  { x: 108.25261791943721, y: -103.79462208604888 },
  { x: 109.30523782069422, y: -103.04677676347809 },
  { x: 110.34943628995903, y: -102.28793925599119 },
  { x: 111.38533152276837, y: -101.51791010861993 },
  { x: 112.4128053235855, y: -100.73669670858531 },
  { x: 113.4318872412946, y: -99.94416608590855 },
  { x: 114.44210449374877, y: -99.14037733835801 },
  { x: 115.44298429880104, y: -98.32587712029107 },
  { x: 116.43505853636674, y: -97.50014832623451 },
  { x: 117.41776577764637, y: -96.6635529300196 },
  { x: 118.39137196259759, y: -95.81559598783628 },
  { x: 119.35493152692652, y: -94.95719351509418 },
  { x: 120.30891725278013, y: -94.08789489130955 },
  { x: 121.25315184685326, y: -93.2077370525876 },
  { x: 122.18763530914596, y: -92.31648360785488 },
  { x: 123.1115107220169, y: -91.41511705751046 },
  { x: 124.0251326720763, y: -90.50326804050206 },
  { x: 124.92811702382974, y: -89.58098088015598 },
  { x: 125.82040467950887, y: -88.64849196754564 },
  { x: 126.70226157907136, y: -87.70557968603968 },
  { x: 127.57280125599169, y: -86.75284978776388 },
  { x: 128.4324669435326, y: -85.78999200943429 },
  { x: 129.28087450619972, y: -84.81750129486099 },
  { x: 130.11802394399308, y: -83.83505260631796 },
  { x: 130.94391525691262, y: -82.84279368822611 },
  { x: 131.75831205388494, y: -81.84114561218507 },
  { x: 132.5606824549947, y: -80.83039647981562 },
  { x: 133.35158788904138, y: -79.81011044507603 },
  { x: 134.13043737834133, y: -78.78106316617615 },
  { x: 134.89734911843126, y: -77.74284834595844 },
  { x: 135.65208671823777, y: -76.69599047711715 },
  { x: 136.39476837329752, y: -75.64049694687333 },
  { x: 137.1254827302631, y: -74.57573984143808 },
  { x: 137.8435206159141, y: -73.50321876668372 },
  { x: 138.54917751909232, y: -72.42256436155792 },
  { x: 139.24218749984018, y: -71.33365104330294 },
  { x: 139.9229642425362, y: -70.23641232692934 },
  { x: 140.59073947619163, y: -69.13202278058343 },
  { x: 141.24574959187993, y: -68.0197436821606 },
  { x: 141.88787639406434, y: -66.90032852820754 },
  { x: 142.51729717605002, y: -65.7733340854615 },
  { x: 143.13350960680583, y: -64.63932178272195 },
  { x: 143.73680917517356, y: -63.49835071775727 },
  { x: 144.32692994119563, y: -62.35073115385137 },
  { x: 144.90390145375616, y: -61.19610850439407 },
  { x: 145.46787145727612, y: -60.03466006269045 },
  { x: 146.0182489740718, y: -58.867582558549934 },
  { x: 146.55521129744835, y: -57.69410772098377 },
  { x: 147.0788175251741, y: -56.51457536216005 },
  { x: 147.58924495055413, y: -55.32846837660558 },
  { x: 148.08569575371556, y: -54.13716078743487 },
  { x: 148.56852452126853, y: -52.940327556921915 },
  { x: 149.03776080209724, y: -51.737835715087876 },
  { x: 149.49313865624404, y: -50.52962616416439 },
  { x: 149.93448079040385, y: -49.31673311509788 },
  { x: 150.3617576556925, y: -48.09871333462558 },
  { x: 150.7747624099206, y: -46.87592140935771 },
  { x: 151.17361324862503, y: -45.64826869264171 },
  { x: 151.5579555851955, y: -44.41560744005665 },
  { x: 151.92755302855858, y: -43.1788979903385 },
  { x: 152.28225783429332, y: -41.937889177971705 },
  { x: 152.62183361132628, y: -40.692551454072074 },
  { x: 152.946043968584, y: -39.44301778861843 },
  { x: 153.25447522168793, y: -38.18970186598934 },
  { x: 153.54659549072272, y: -36.932736656163634 },
  { x: 153.82219793349915, y: -35.67150163257345 },
  { x: 154.08054382791258, y: -34.40610021631345 },
  { x: 154.32053986524826, y: -33.13731545281447 },
  { x: 154.54106318790727, y: -31.86551670312881 },
  { x: 154.74031131395438, y: -30.59024595955163 },
  { x: 154.91559529492892, y: -29.31153277096711 },
  { x: 155.06056212073153, y: -28.028579317502302 },
  { x: 154.32358340031914, y: -27.629506862166522 },
  { x: 153.0439985196512, y: -27.797167231021824 },
  { x: 151.76432499233073, y: -27.964812825435025 },
  { x: 150.48417868286333, y: -28.13254706650078 },
  { x: 149.2045938021954, y: -28.30019266091399 },
  { x: 147.92468388380146, y: -28.46788257865347 },
  { x: 146.645010356481, y: -28.635542947508767 },
  { x: 145.36477540036105, y: -28.803277188574523 },
  { x: 144.08471773754619, y: -28.970981880756096 },
  { x: 142.80510330799407, y: -29.138642249611394 },
  { x: 142.39936757927498, y: -30.124836259224637 },
  { x: 142.26796369131245, y: -31.40863185588866 },
  { x: 142.0984417427536, y: -32.68852699984051 },
  { x: 141.89718429258204, y: -33.963280637944486 },
  { x: 141.66758946247882, y: -35.23354284565262 },
  { x: 141.41193251652604, y: -36.49857490086034 },
  { x: 141.13136586120686, y: -37.75887913459875 },
  { x: 140.82769197845644, y: -39.01327359150052 },
  { x: 140.50132455265336, y: -40.262157181502126 },
  { x: 140.15335689251236, y: -41.50499802468829 },
  { x: 139.7842913290646, y: -42.74219503099546 },
  { x: 139.39483703553043, y: -43.97252192173004 },
  { x: 138.98528950075172, y: -45.19649580236524 },
  { x: 138.5562397024121, y: -46.413717762964595 },
  { x: 138.10801267823763, y: -47.62406960799135 },
  { x: 137.64081527041756, y: -48.827876375171535 },
  { x: 137.15538620105647, y: -50.023778815832735 },
  { x: 136.6518732145753, y: -51.21216106546931 },
  { x: 136.13051270204744, y: -52.39290492854453 },
  { x: 135.5914524078939, y: -53.56623202168979 },
  { x: 135.03537195645086, y: -54.731019487306106 },
  { x: 134.4623008966025, y: -55.88763668644577 },
  { x: 133.8726233638432, y: -57.03549264142514 },
  { x: 133.2663984559413, y: -58.17519310436993 },
  { x: 132.6440398572754, y: -59.306043676501886 },
  { x: 132.00578395891898, y: -60.42805913226306 },
  { x: 131.35201489636637, y: -61.54082578727491 },
  { x: 130.68264402296504, y: -62.64453570928461 },
  { x: 129.99784863202012, y: -63.73938096603937 },
  { x: 129.29904706997237, y: -64.82349997783564 },
  { x: 128.58558926136976, y: -65.89801560227238 },
  { x: 127.85712061960213, y: -66.96363701256998 },
  { x: 127.11423212235309, y: -68.01986187769732 },
  { x: 126.35781023614817, y: -69.06567076115012 },
  { x: 125.58803225429243, y: -70.10087159518115 },
  { x: 124.80433674798644, y: -71.12682362846284 },
  { x: 124.00775792817659, y: -72.14199770623874 },
  { x: 123.1982366970945, y: -73.14697741897143 },
  { x: 122.37571395697182, y: -74.14202131939753 },
  { x: 121.54066248995551, y: -75.12659014038071 },
  { x: 120.69405740922355, y: -76.1001446147846 },
  { x: 119.83504179713465, y: -77.06344562637693 },
  { x: 118.96405888695158, y: -78.01660398347342 },
  { x: 118.08187694966308, y: -78.95866673455909 },
  { x: 117.18837778973244, y: -79.8902617934229 },
  { x: 116.28332501608617, y: -80.8117141977908 },
  { x: 115.36763464413396, y: -81.72223351501096 },
  { x: 114.44198629821203, y: -82.62159812845196 },
  { x: 113.50567080509998, y: -83.5103842413554 },
  { x: 112.55907230029217, y: -84.38870266203693 },
  { x: 111.60298860366159, y: -85.25604367224443 },
  { x: 110.63750836186074, y: -86.11234817420953 },
  { x: 109.66257247712127, y: -86.95794859287925 },
  { x: 108.67841734051667, y: -87.7929852854535 },
  { x: 107.68516114758366, y: -88.61750257525854 },
  { x: 106.68321758270078, y: -89.43126407122091 },
  { x: 105.67291168359407, y: -90.23418851390909 },
  { x: 104.6540957058426, y: -91.02671913658584 },
  { x: 103.6274492737826, y: -91.80850873986203 },
  { x: 102.59238140973038, y: -92.58018523752652 },
  { x: 101.55016271570585, y: -93.3410025202537 },
  { x: 100.49987717629931, y: -94.09178056957964 },
  { x: 99.44190892700514, y: -94.83246767495703 },
  { x: 98.37782405868508, y: -95.56210349764991 },
  { x: 97.30614512712992, y: -96.28195125245712 },
  { x: 96.22778814774938, y: -96.99155293167381 },
  { x: 95.14290086496435, y: -97.69098240751046 },
  { x: 94.05133553435392, y: -98.38054255602992 },
  { x: 92.95442185570634, y: -99.05955375289601 },
  { x: 91.85071193369664, y: -99.7291314684866 },
  { x: 90.74094449042938, y: -100.3889802139599 },
  { x: 89.62535591697805, y: -101.0390408915475 },
  { x: 88.50480313098393, y: -101.67898846352342 },
  { x: 87.37916793691032, y: -102.3091849037189 },
  { x: 86.2479184548419, y: -102.93008821983878 },
  { x: 85.1113501736205, y: -103.54161715245154 },
  { x: 83.9695221910145, y: -104.1438381865466 },
  { x: 82.82293683805501, y: -104.73678087100815 },
  { x: 81.67159411474205, y: -105.32056340137291 },
  { x: 80.51419387017152, y: -105.89193540038076 },
  { x: 79.34893362240828, y: -106.44764649077152 },
  { x: 78.17643389802016, y: -106.98738640926125 },
  { x: 76.99666514812297, y: -107.51085966700819 },
  { x: 75.8100410570953, y: -108.01815491066482 },
  { x: 74.61623658721112, y: -108.50939772298894 },
  { x: 73.41625640053265, y: -108.98393802852854 },
  { x: 72.20915493276603, y: -109.44235203052517 },
  { x: 70.99649827477299, y: -109.88409307462145 },
  { x: 69.77763635110146, y: -110.30922764580679 },
  { x: 68.55242141733058, y: -110.7179699734915 },
  { x: 67.322419564322, y: -111.1099137605181 },
  { x: 66.08748304765486, y: -111.48498513467611 },
  { x: 64.84681404745615, y: -111.84358300590198 },
  { x: 63.601653616861626, y: -112.18550053200647 },
  { x: 62.352858673512564, y: -112.51036835193727 },
  { x: 61.09904041985236, y: -112.81882915392536 },
  { x: 59.841528555669264, y: -113.1106465468973 },
  { x: 58.580086689889804, y: -113.38576143308468 },
  { x: 57.3155717401553, y: -113.64438065467682 },
  { x: 56.04748137543462, y: -113.88648205001057 },
  { x: 54.77619973122217, y: -114.11224291239101 },
  { x: 53.50264282292761, y: -114.32158936960771 },
  { x: 52.2254809507627, y: -114.51483168494458 },
  { x: 50.94684163438864, y: -114.69184427564386 },
  { x: 49.66625209165849, y: -114.85274533724225 },
  { x: 48.38350548038296, y: -114.99780080969742 },
  { x: 47.098690447214615, y: -115.1270624035567 },
  { x: 45.812486616489664, y: -115.24062615269366 },
  { x: 44.52601684580706, y: -115.33863241430818 },
  { x: 43.23777414207347, y: -115.42116983505281 },
  { x: 41.94823128743582, y: -115.48856345265358 },
  { x: 40.65833384618796, y: -115.5407689437842 },
  { x: 39.367609036182984, y: -115.5779709889708 },
  { x: 38.07700242171474, y: -115.60042814095002 },
  { x: 36.78633670947813, y: -115.60822165915332 },
  { x: 35.494814079600204, y: -115.6014254157912 },
  { x: 34.20400062294267, y: -115.58034967414756 },
  { x: 32.91371904620044, y: -115.5451421786433 },
  { x: 31.623880702720953, y: -115.49597283536252 },
  { x: 30.334308299199115, y: -115.43284903152622 },
  { x: 29.046154242118075, y: -115.35611057930254 },
  { x: 27.75909349375181, y: -115.26591999755446 },
  { x: 26.47238733199574, y: -115.16238070737664 },
  { x: 25.186804027838633, y: -115.04568477651625 },
  { x: 23.902520874585583, y: -114.91601688549946 },
  { x: 22.619626518889145, y: -114.77353216596823 },
  { x: 21.338061862980947, y: -114.61839313678556 },
  { x: 20.058875892249493, y: -114.45088789957221 },
  { x: 18.780591162485628, y: -114.27096474378091 },
  { x: 17.504286207962036, y: -114.07894131991658 },
  { x: 16.229857607584073, y: -113.87495059795809 },
  { x: 14.957394008004293, y: -113.65916248398945 },
  { x: 13.686378303749485, y: -113.43163607577904 },
  { x: 12.417977675744892, y: -113.19265947494767 },
  { x: 11.151896635148674, y: -112.94232132814787 },
  { x: 9.888312475265936, y: -112.6808728008952 },
  { x: 8.626028466287254, y: -112.40821047209502 },
  { x: 7.366817541263624, y: -112.12485144722052 },
  { x: 6.110398985795304, y: -111.83071446684022 },
  { x: 4.856255694409087, y: -111.52594727537502 },
  { x: 3.6046831559468058, y: -111.21080842556152 },
  { x: 2.355238137145713, y: -110.8851649474209 },
  { x: 1.1091025933731347, y: -110.5494526869949 },
  { x: -0.13438832526504993, y: -110.20377506537811 },
  { x: -1.375190295442566, y: -109.84802127425485 },
  { x: -2.613406738254055, y: -109.48244986636173 },
  { x: -3.848683067089319, y: -109.10724552222491 },
  { x: -5.080605597569793, y: -108.72251905016005 },
  { x: -6.309691435168683, y: -108.32843296903017 },
  { x: -7.536044000980631, y: -107.92475088776182 },
  { x: -8.758850700690598, y: -107.51218936679642 },
  { x: -9.97862863977179, y: -107.09027562398705 },
  { x: -11.195067554940284, y: -106.65959324979633 },
  { x: -12.408137897311896, y: -106.2198763042666 },
  { x: -13.619139817790687, y: -105.77102875352428 },
  { x: -14.826462902188673, y: -105.31347905639 },
  { x: -16.030491286000235, y: -104.8472936978532 },
  { x: -17.23050102156289, y: -104.37279032841884 },
  { x: -18.427733162012323, y: -103.88945184261371 },
  { x: -19.6215524063386, y: -103.39778057146891 },
  { x: -20.811766686794535, y: -102.8975548983531 },
  { x: -21.998435101148484, y: -102.38912202265543 },
  { x: -23.181365581653267, y: -101.87243023382852 },
  { x: -24.3599966995094, y: -101.34774547183011 },
  { x: -25.535466086757925, y: -100.81472792449202 },
  { x: -26.706990697968006, y: -100.27342191514056 },
  { x: -27.874777375328915, y: -99.72400473708082 },
  { x: -29.039165931008753, y: -99.16617351424992 },
  { x: -30.19900395852439, y: -98.60035670546851 },
  { x: -31.35505972886458, y: -98.02634746854734 },
  { x: -32.50712639984004, y: -97.44377644243409 },
  { x: -33.65517442256659, y: -96.85293172874954 },
  { x: -34.79825823275037, y: -96.2538133274937 },
  { x: -35.93698358251713, y: -95.6462143964773 },
  { x: -37.07092201304622, y: -95.02976557464804 },
  { x: -38.2003099154111, y: -94.40431173036397 },
  { x: -39.32436424418091, y: -93.76961647255159 },
  { x: -40.442907706050576, y: -93.12516269573773 },
  { x: -41.55517203003131, y: -92.47059581331219 },
  { x: -42.66121631389148, y: -91.80446054272893 },
  { x: -43.75891303796992, y: -91.1253754736524 },
  { x: -44.84495272723809, y: -90.42826558522414 },
  { x: -44.20037336766645, y: -89.32283444071076 },
  { x: -43.63173464044556, y: -88.16442214685696 },
  { x: -43.09577697913125, y: -86.98995742167067 },
  { x: -42.623925622052326, y: -85.78901689625624 },
  { x: -42.222858617034184, y: -84.5621029016448 },
  { x: -41.86475568961836, y: -83.32207658967711 },
  { x: -41.53679262406938, y: -82.07310435302294 },
  { x: -41.23205498148837, y: -80.81821495231111 },
  { x: -40.94704121909961, y: -79.56006778711807 },
  { x: -40.67977156166285, y: -78.2975769359501 },
  { x: -40.63643812300824, y: -78.21666470383555 },
  { x: -40.877483145732434, y: -79.48482155354563 },
  { x: -41.16367886348851, y: -80.74305736539121 },
  { x: -41.48989854487069, y: -81.99182275985609 },
  { x: -41.85466474566981, y: -83.23014262376223 },
  { x: -42.257859270349144, y: -84.45650257679522 },
  { x: -42.69960031444542, y: -85.66887113316749 },
  { x: -43.18109938221015, y: -86.86641353690084 },
  { x: -43.70368617343157, y: -88.04651471174508 },
  { x: -44.269015425623955, y: -89.20743866075445 },
  { x: -44.87813612417579, y: -90.3451297995748 },
  { x: -45.53310191653781, y: -91.45695827751383 },
  { x: -46.23596645016074, y: -92.53959984510094 },
  { x: -46.98802987594865, y: -93.58845965084564 },
  { x: -47.79139016467854, y: -94.59974066313039 },
  { x: -48.64595866969787, y: -95.56651366861425 },
  { x: -49.552946895258124, y: -96.48455317685901 },
  { x: -50.518190745985514, y: -97.340842904382 },
  { x: -51.54300514722615, y: -98.12535100500304 },
  { x: -52.62043133675493, y: -98.83566924466119 },
  { x: -53.74373216897808, y: -99.47102196514662 },
  { x: -54.90606707720719, y: -100.03234734353218 },
  { x: -56.10112737466916, y: -100.5212188579006 },
  { x: -57.32214636688605, y: -100.93974186624996 },
  { x: -58.56410074354671, y: -101.2907161253566 },
  { x: -59.822366104276476, y: -101.57727381694392 },
  { x: -61.09290902638435, y: -101.80229595721978 },
  { x: -62.37335082469359, y: -101.96862662628685 },
  { x: -63.65909664771371, y: -102.07795011054351 },
  { x: -64.94872814900391, y: -102.13213537691439 },
  { x: -66.23999961336628, y: -102.13102729375753 },
  { x: -67.52939472358301, y: -102.07202555926479 },
  { x: -68.67057263073697, y: -101.79849892560225 },
  { x: -68.88967760695517, y: -100.52660414204298 },
  { x: -69.28037295362502, y: -99.29920259084254 },
  { x: -69.79034237130024, y: -98.11397468459252 },
  { x: -70.32774792793953, y: -96.93982022269014 },
  { x: -70.12198427293002, y: -97.32801868864651 },
  { x: -69.624307191075, y: -98.51868358958623 },
  { x: -69.20780089407116, y: -99.73979861567672 },
  { x: -68.87315978069678, y: -100.98616316330171 },
  { x: -68.62564355233647, y: -102.2523697866557 },
  { x: -68.47263943003603, y: -103.53360201761684 },
  { x: -68.42271659020855, y: -104.82297496617045 },
  { x: -68.48469537478275, y: -106.11237007638718 },
  { x: -68.66616984699368, y: -107.38979788850975 },
  { x: -68.97256222708896, y: -108.64298084116001 },
  { x: -69.4055863503512, y: -109.85847419203465 },
  { x: -69.96202138840444, y: -111.02235302946231 },
  { x: -70.6344653457608, y: -112.12358084520065 },
  { x: -71.41160099977813, y: -113.15341116953138 },
  { x: -72.28017567590028, y: -114.1075150909217 },
  { x: -73.22675940626598, y: -114.9848731728673 },
  { x: -74.23846887737139, y: -115.78731744618752 },
  { x: -75.30258329457565, y: -116.51747037435359 },
  { x: -76.40988340601362, y: -117.1803700421188 },
  { x: -77.55230236630327, y: -117.78127615086771 },
  { x: -78.72330987204016, y: -118.32501994316428 },
  { x: -79.92008400478474, y: -118.80730205635987 },
  { x: -81.1428907044947, y: -119.21889585136826 },
  { x: -82.3904150458239, y: -119.5487869816102 },
  { x: -83.65902251601779, y: -119.78460185183398 },
  { x: -84.94311360152363, y: -119.91299175360984 },
  { x: -86.2331735616345, y: -119.92075572292897 },
  { x: -87.51704303050899, y: -119.79677599211743 },
  { x: -88.77979982163458, y: -119.5333329151824 },
  { x: -90.00522159759477, y: -119.12836545745209 },
  { x: -91.17585974227934, y: -118.58664576372205 },
  { x: -92.2793037243314, y: -117.9184272968039 },
  { x: -93.3063195174437, y: -117.13759064504262 },
  { x: -94.25213497682064, y: -116.2592279010348 },
  { x: -95.1141941239804, y: -115.29925113891306 },
  { x: -95.89289586885944, y: -114.27028511944468 },
  { x: -96.587796978195, y: -113.18290834316723 },
  { x: -97.19521861590631, y: -112.04461883944218 },
  { x: -97.42921622975281, y: -111.58501549485717 },
  { x: -96.89813413432873, y: -112.76058830320034 },
  { x: -96.2479404867623, y: -113.87503185738959 },
  { x: -95.49606912872159, y: -114.9235075276399 },
  { x: -94.65070510112533, y: -115.89893096896839 },
  { x: -93.72016641487107, y: -116.79284381327759 },
  { x: -92.71228352426738, y: -117.59847197886853 },
  { x: -91.63621658341101, y: -118.3104892793672 },
  { x: -90.49697412817106, y: -118.91699490166883 },
  { x: -89.30178086073026, y: -119.40240180936678 },
  { x: -88.06102321387901, y: -119.75538539259787 },
  { x: -86.78851529097297, y: -119.96690369280203 },
  { x: -85.49999187283963, y: -120.02939219562839 },
  { x: -84.21330048552565, y: -119.93230194942355 },
  { x: -83.40606929296776, y: -120.212587890343 },
  { x: -83.52190091896578, y: -121.49779444622676 },
  { x: -83.70525174532234, y: -122.77527396889663 },
  { x: -83.94520345933176, y: -124.0438962135326 },
  { x: -84.23680662289335, y: -125.30104610388446 },
  { x: -84.57763822750412, y: -126.54605140283702 },
  { x: -84.96608785897605, y: -127.77721304954979 },
  { x: -85.40076671975255, y: -128.992477396572 },
  { x: -85.88086221551858, y: -130.19053690577857 },
  { x: -86.4057242708221, y: -131.37009881348646 },
  { x: -86.97431867471673, y: -132.5288878556136 },
  { x: -87.58583283288739, y: -133.66553000904545 },
  { x: -88.23983828651346, y: -134.77914250086704 },
  { x: -88.93448823033347, y: -135.86681476598633 },
  { x: -89.6691621377796, y: -136.9278967289513 },
  { x: -90.44272237681075, y: -137.9610956260789 },
  { x: -91.25409041315429, y: -138.96522950200185 },
  { x: -92.10134556933828, y: -139.93876550835316 },
  { x: -92.98323201778493, y: -140.88109050578595 },
  { x: -93.89815411874837, y: -141.79139189998526 },
  { x: -94.84492991686128, y: -142.6691932151936 },
  { x: -95.82100343364179, y: -143.51362275932757 },
  { x: -96.8251779392805, y: -144.32440720520847 },
  { x: -97.8555179818634, y: -145.10162781226782 },
  { x: -98.91047963219191, y: -145.84512944886367 },
  { x: -99.98868886715154, y: -146.55529625049036 },
  { x: -101.08789258432333, y: -147.23204326410593 },
  { x: -102.20654685450866, y: -147.87577309325727 },
  { x: -103.34325549292993, y: -148.4870508603545 },
  { x: -104.49712464584057, y: -149.06673717664935 },
  { x: -105.66574607917964, y: -149.61474339548937 },
  { x: -106.84821116475854, y: -150.13222931057868 },
  { x: -108.04746740377452, y: -150.6095176623473 },
  { x: -109.26598951527792, y: -151.03610382246814 },
  { x: -110.5015908818392, y: -151.40882236672306 },
  { x: -111.75270541259665, y: -151.725730455977 },
  { x: -113.01694703515246, y: -151.9843792264533 },
  { x: -114.29213651929814, y: -152.18315826396403 },
  { x: -115.57585824375171, y: -152.3207637239945 },
  { x: -116.86416743247472, y: -152.39621679975622 },
  { x: -118.15475188527982, y: -152.40926632573363 },
  { x: -119.44444987155944, y: -152.36012653133702 },
  { x: -120.73087531891576, y: -152.24935515175537 },
  { x: -122.01005390242618, y: -152.07835945259788 },
  { x: -123.28000584685039, y: -151.84883110748407 },
  { x: -124.53831553090643, y: -151.56259845362277 },
  { x: -125.78356460815351, y: -151.22195152953816 },
  { x: -127.0131010662362, y: -150.82928010123857 },
  { x: -128.2255878181452, y: -150.38735068300562 },
  { x: -129.42010146124977, y: -149.89866015555282 },
  { x: -130.59551175072994, y: -149.36587530567766 },
  { x: -131.7516266188385, y: -148.79117905719923 },
  { x: -132.88724194854498, y: -148.17761863879886 },
  { x: -134.00200315323917, y: -147.52737697429563 },
  { x: -135.09596933068948, y: -146.8425631152981 },
  { x: -136.1693325486431, y: -146.12511990094129 },
  { x: -137.2212432766797, y: -145.3774961950019 },
  { x: -138.25225555637778, y: -144.60098845477344 },
  { x: -139.26239893662145, y: -143.79748042162265 },
  { x: -140.2518507107159, y: -142.96805432343268 },
  { x: -141.22020458150357, y: -142.11464930572808 },
  { x: -142.16759351896326, y: -141.23800778422392 },
  { x: -143.09391410200035, y: -140.339223067635 },
  { x: -143.99893732676244, y: -139.41910036305535 },
  { x: -144.8825967082601, y: -138.47773570435848 },
  { x: -145.7432448962001, y: -137.5161226727751 },
  { x: -146.57972948409935, y: -136.53326768707456 },
  { x: -147.3888148691397, y: -135.52764528611087 },
  { x: -147.71318035803938, y: -134.6398859969328 },
  { x: -146.48861549972054, y: -134.23171248526862 },
  { x: -145.2709133697532, y: -133.8041475183592 },
  { x: -144.05961596043258, y: -133.35870178290847 },
  { x: -142.8551812794635, y: -132.89495420731677 },
  { x: -141.65814120676126, y: -132.41129807100668 },
  { x: -140.47042380701882, y: -131.90590873037988 },
  { x: -139.29387588549758, y: -131.37546932318676 },
  { x: -138.13120116510038, y: -130.81587255452592 },
  { x: -136.9857312825188, y: -130.21967210558316 },
  { x: -135.86537795149292, y: -129.57896364983952 },
  { x: -134.76655836981553, y: -128.9013929610774 },
  { x: -133.686265938521, y: -128.19507859522608 },
  { x: -132.62130199089646, y: -127.4645119826814 },
  { x: -131.57102383871097, y: -126.71435445992331 },
  { x: -130.53376197000816, y: -125.94670399772878 },
  { x: -129.50840830163116, y: -125.16300849142279 },
  { x: -128.4946747319592, y: -124.36377027203645 },
  { x: -127.49431203238015, y: -123.54752666980269 },
  { x: -128.23529462659937, y: -124.20313515039571 },
  { x: -129.23487428074756, y: -125.01970379035546 },
  { x: -130.2569775718644, y: -125.80782424206788 },
  { x: -131.2990780703522, y: -126.57021500287783 },
  { x: -132.35847205330822, y: -127.3075113737952 },
  { x: -133.43450944528038, y: -128.02037820471415 },
  { x: -134.52622990753278, y: -128.70872684898208 },
  { x: -135.63358172951806, y: -129.37265334047265 },
  { x: -136.75516872645858, y: -130.01121950211302 },
  { x: -137.89107215778586, y: -130.62419633005075 },
  { x: -139.0406345608268, y: -131.2109115871707 },
  { x: -140.20358999562376, y: -131.7707299724629 },
  { x: -141.379982785503, y: -132.30310483157 },
  { x: -142.5684167456869, y: -132.80654394584073 },
  { x: -143.76884755284917, y: -133.28057453312817 },
  { x: -144.98093539482167, y: -133.72423256108584 },
  { x: -146.20453252718355, y: -134.13669804817764 },
  { x: -147.43810240795725, y: -134.51658958406802 },
  { x: -148.68141603329033, y: -134.86319799553658 },
  { x: -149.93378639162555, y: -135.17548907163692 },
  { x: -151.19474808803704, y: -135.45242121420156 },
  { x: -152.46284583997877, y: -135.69302300366303 },
  { x: -153.73737786145136, y: -135.89643382876943 },
  { x: -155.01742813704516, y: -136.06180415910055 },
  { x: -156.30184426027702, y: -136.18829554506763 },
  { x: -157.59010173845272, y: -136.27519142622927 },
  { x: -158.87991053304805, y: -136.32188974407026 },
  { x: -160.17074615136866, y: -136.32834248165375 },
  { x: -161.46099817922672, y: -136.29764857820848 },
  { x: -162.75044499999078, y: -136.23042117308125 },
  { x: -164.03677441347352, y: -136.12633153493553 },
  { x: -165.3197906583172, y: -135.98500291549794 },
  { x: -166.59791286921808, y: -135.806269102295 },
  { x: -167.87084186372374, y: -135.58984938092698 },
  { x: -169.13632823302578, y: -135.33589149581474 },
  { x: -170.39354460836705, y: -135.04439175334778 },
  { x: -171.6415343446221, y: -134.71543880017865 },
  { x: -172.8791524225289, y: -134.34922470405454 },
  { x: -174.10564534554072, y: -133.94587135412274 },
  { x: -175.31901117675417, y: -133.50599188972998 },
  { x: -176.51865155126453, y: -133.02978576584457 },
  { x: -177.70328109260984, y: -132.51771837739236 },
  { x: -178.872397469759, y: -131.96991900074164 },
  { x: -180.02384730777712, y: -131.38728887686003 },
  { x: -181.1572538583909, y: -130.7698132313054 },
  { x: -182.27115445183327, y: -130.11791313567738 },
  { x: -183.3647364937892, y: -129.43147778166028 },
  { x: -184.43566931601873, y: -128.71097995140104 },
  { x: -185.48236466599704, y: -127.9557326333424 },
  { x: -186.50249187548414, y: -127.16502665426395 },
  { x: -187.49208770038896, y: -126.3365202650942 },
  { x: -188.44381663021306, y: -125.46408945958613 },
  { x: -189.3801912210935, y: -124.57652223815526 },
  { x: -190.3061793791835, y: -123.67748266244027 },
  { x: -191.20574714120326, y: -122.75204115870763 },
  { x: -192.08214303760766, y: -121.80386917581707 },
  { x: -192.9356607104332, y: -120.83558179001884 },
  { x: -193.76687636292152, y: -119.84810979116465 },
  { x: -194.57573828452527, y: -118.84213280359079 },
  { x: -195.3622206199708, y: -117.81770253784453 },
  { x: -196.12484407824365, y: -116.77643679533489 },
  { x: -196.86338150229673, y: -115.71809918498843 },
  { x: -197.57726961652523, y: -114.64251241350006 },
  { x: -198.26491093437807, y: -113.550843661795 },
  { x: -198.92643657902877, y: -112.44178539174814 },
  { x: -199.55961745652675, y: -111.31730260415766 },
  { x: -200.1638625891883, y: -110.17661964081377 },
  { x: -200.73769822641495, y: -109.02051954714732 },
  { x: -201.2800587615707, y: -107.84903925926349 },
  { x: -201.78927468269924, y: -106.66306524368785 },
  { x: -202.26411971110696, y: -105.46264182374664 },
  { x: -202.70304068356901, y: -104.2488918570388 },
  { x: -203.10464880252874, y: -103.02211821962725 },
  { x: -203.4674259940613, y: -101.7834880924372 },
  { x: -203.79008318809414, y: -100.53382884422578 },
  { x: -204.07122050623911, y: -99.2739973926343 },
  { x: -204.3094214488607, y: -98.00554505408238 },
  { x: -204.5035964008546, y: -96.72943216730599 },
  { x: -204.65269453002708, y: -95.44743905257712 },
  { x: -204.75558005114235, y: -94.16071811637896 },
  { x: -204.81168045456937, y: -92.87122697228862 },
  { x: -204.82042877109285, y: -91.58033964342066 },
  { x: -204.78147595451838, y: -90.29036094274129 },
  { x: -204.69470011569874, y: -89.00248021283895 },
  { x: -204.56015850559695, y: -87.71875848838538 },
  { x: -204.37822048526542, y: -86.44080618356858 },
  { x: -204.14958414709287, y: -85.17069172028135 },
  { x: -203.87499375359974, y: -83.90956011778583 },
  { x: -203.55543365199034, y: -82.65884449696485 },
  { x: -203.19359463753062, y: -81.41999275314343 },
  { x: -202.794021697969, y: -80.1925321041746 },
  { x: -202.3565301527793, y: -78.97824287033045 },
  { x: -201.88070077716722, y: -77.77827007087302 },
  { x: -201.36650402224856, y: -76.59453438327424 },
  { x: -200.81353913128154, y: -75.42812172902785 },
  { x: -200.22231582251842, y: -74.2808641389532 },
  { x: -199.59281008749073, y: -73.15389185787029 },
  { x: -198.9256535335979, y: -72.0491034015879 },
  { x: -198.2212967813237, y: -70.9673335260842 },
  { x: -197.4805431909569, y: -69.9104733599469 },
  { x: -196.70436787567553, y: -68.87929117416479 },
  { x: -195.89337658760533, y: -67.87499847298935 },
  { x: -195.04928316202893, y: -66.89877721178792 },
  { x: -194.17271735954054, y: -65.95118881935998 },
  { x: -193.26535053890163, y: -65.03329705553614 },
  { x: -192.32832771937444, y: -64.14544173248447 },
  { x: -191.36317251529962, y: -63.288494542288404 },
  { x: -190.37106872884976, y: -62.46263277825303 },
  { x: -189.35382622918104, y: -61.66841786917783 },
  { x: -188.31238688697684, y: -60.905731619526065 },
  { x: -187.24844606946715, y: -60.17504681144468 },
  { x: -186.16335194449286, y: -59.476437317144125 },
  { x: -185.05788386387425, y: -58.80968151999302 },
  { x: -183.93397727952535, y: -58.175222653254124 },
  { x: -182.79224163718243, y: -57.572809551411865 },
  { x: -181.634291044644, y: -57.00288544772901 },
  { x: -180.4606499946043, y: -56.465465116647636 },
  { x: -179.27263341240948, y: -55.96093269366212 },
  { x: -178.07079903324853, y: -55.489731412035226 },
  { x: -176.85630295721506, y: -55.05301367825009 },
  { x: -175.6292042820775, y: -54.652271710957955 },
  { x: -174.39041532963495, y: -54.290637691882246 },
  { x: -173.13890927616208, y: -53.97452372889071 },
  { x: -172.33031514132125, y: -54.4299459063638 },
  { x: -171.9340867660881, y: -55.65790888636373 },
  { x: -171.4472688991704, y: -56.85316125157289 },
  { x: -170.87964222123279, y: -58.012024165910475 },
  { x: -170.2347673728193, y: -59.130065296749024 },
  { x: -169.514982409391, y: -60.20107937841006 },
  { x: -168.72175000071488, y: -61.21948167178296 },
  { x: -167.85603048552693, y: -62.17652570714951 },
  { x: -166.9053320730387, y: -63.048705347142 },
  { x: -165.88767958260195, y: -63.84206333857588 },
  { x: -164.82102026774746, y: -64.56837491179816 },
  { x: -163.7176132218006, y: -65.23709570974745 },
  { x: -162.58516331631225, y: -65.85570160012207 },
  { x: -161.42900412487742, y: -66.42928976544364 },
  { x: -160.25313952130293, y: -66.96133219960369 },
  { x: -159.05951603833435, y: -67.45295176020116 },
  { x: -157.84821862901376, y: -67.8984307381466 },
  { x: -159.04060475245714, y: -67.50058456150443 },
  { x: -160.24028575668325, y: -67.02461113508194 },
  { x: -161.41659359352047, y: -66.49307103195302 },
  { x: -162.56727146693933, y: -65.90859410280996 },
  { x: -163.68953070099502, y: -65.27092918213717 },
  { x: -164.7788133803023, y: -64.57914548008293 },
  { x: -165.83080167415991, y: -63.83120412363857 },
  { x: -166.83883230918448, y: -63.025642443037036 },
  { x: -167.79653750083466, y: -62.16037724194341 },
  { x: -168.69537023436035, y: -61.234551602716365 },
  { x: -169.52682781833792, y: -60.247707517651094 },
  { x: -170.28156911175492, y: -59.200701904388886 },
  { x: -170.949850370052, y: -58.09687378684245 },
  { x: -171.52324277401587, y: -56.940744144291806 },
  { x: -171.99446252369535, y: -55.73944903226718 },
  { x: -172.3588926059369, y: -54.50148375497125 },
  { x: -172.61467513464746, y: -53.2368653841421 },
  { x: -172.76306593740478, y: -51.95487226941325 },
  { x: -172.8080541135737, y: -50.66527031700723 },
  { x: -172.75557529526435, y: -49.375771785695854 },
  { x: -172.61291697603855, y: -48.09327633993588 },
  { x: -172.38801672490993, y: -46.82229018456526 },
  { x: -172.08878625561857, y: -45.566994486695904 },
  { x: -171.7228861163889, y: -44.32954631487318 },
  { x: -171.29714948668834, y: -43.11100942892767 },
  { x: -170.81817315491074, y: -41.91266920532137 },
  { x: -170.29147537517733, y: -40.734171057444065 },
  { x: -169.72279232463018, y: -39.57586957190596 },
  { x: -169.11133357061735, y: -38.43905012516901 },
  { x: -168.45520059733008, y: -37.32764271882959 },
  { x: -167.752066430139, y: -36.245163670105484 },
  { x: -167.00051641621374, y: -35.19628170269765 },
  { x: -166.19836393812483, y: -34.18508933706544 },
  { x: -165.3446966740731, y: -33.216861049035565 },
  { x: -164.43926715215352, y: -32.297048607739804 },
  { x: -163.4820532107029, y: -31.431221977846697 },
  { x: -162.47439563034112, y: -30.624965898466854 },
  { x: -161.4180636505086, y: -29.883392326563968 },
  { x: -160.31620792098138, y: -29.211332504701986 },
  { x: -159.17268087753484, y: -28.612598238940535 },
  { x: -157.9924984432591, y: -28.0905581020765 },
  { x: -156.78038843962347, y: -27.646822508297863 },
  { x: -155.5424157751065, y: -27.282248375245928 },
  { x: -154.28376627888233, y: -26.99652543963678 },
  { x: -153.01000252839847, y: -26.788501294987277 },
  { x: -151.72589666845053, y: -26.65619616605714 },
  { x: -150.4367748854125, y: -26.597127946574986 },
  { x: -149.14619781982842, y: -26.608696334732695 },
  { x: -147.85779998445287, y: -26.688241930953787 },
  { x: -146.57562957641892, y: -26.833415598945688 },
  { x: -145.30210221700852, y: -27.042621698962524 },
  { x: -144.04060125346072, y: -27.315490869951994 },
  { x: -142.79524136789794, y: -27.65446089485921 },
  { x: -141.76198337300195, y: -27.99168753559962 },
  { x: -142.96038269437665, y: -27.513394521768763 },
  { x: -144.19889462602995, y: -27.15139114164077 },
  { x: -145.4607354017459, y: -26.88033922702856 },
  { x: -146.73719548791144, y: -26.690576292804256 },
  { x: -148.0226605965318, y: -26.575690231100097 },
  { x: -149.3127205566427, y: -26.53113051375188 },
  { x: -150.60351185163708, y: -26.552627326995136 },
  { x: -151.89133348377106, y: -26.63650183474906 },
  { x: -153.17376244454158, y: -26.779917344132066 },
  { x: -154.44709773620477, y: -26.990054234000667 },
  { x: -155.70586542796565, y: -27.27379739436954 },
  { x: -156.94457681458724, y: -27.63677588767558 },
  { x: -158.15489172350877, y: -28.084382385282215 },
  { x: -159.3278790044859, y: -28.622748280657454 },
  { x: -160.4507661523305, y: -29.258167486132308 },
  { x: -161.50644436310046, y: -29.999874028014016 },
  { x: -162.45878643227135, y: -30.86920220068283 },
  { x: -162.75455229489225, y: -29.776898147967827 },
  { x: -162.96349245495145, y: -28.503208269694444 },
  { x: -163.14034622039821, y: -27.22470192329921 },
  { x: -163.28794659050365, y: -25.942280349749698 },
  { x: -163.40739795481412, y: -24.657036857760698 },
  { x: -163.4990364318872, y: -23.369296485058218 },
  { x: -163.56271797091244, y: -22.080196863683312 },
  { x: -163.59804735556392, y: -20.789752768078074 },
  { x: -163.60440775288436, y: -19.49908705584146 },
  { x: -163.58099764939024, y: -18.208317922510204 },
  { x: -163.52692319133504, y: -16.918952361177652 },
  { x: -163.4408177428253, y: -15.630827852980794 },
  { x: -163.3218280798302, y: -14.345717330970615 },
  { x: -163.1683142392776, y: -13.063945832873134 },
  { x: -162.97901669997918, y: -11.787241968413069 },
  { x: -162.75243216245212, y: -10.516713820747286 },
  { x: -162.48693543806633, y: -9.253469473032652 },
  { x: -162.18076098099195, y: -7.999606896046176 },
  { x: -161.83254215533537, y: -6.756766052860022 },
  { x: -161.4403619772353, y: -5.527177884230017 },
  { x: -161.00272453442997, y: -4.312822165396437 },
  { x: -160.51825580380486, y: -3.1165799125671385 },
  { x: -159.98538600088767, y: -1.9408741342451423 },
  { x: -159.4031991102688, y: -0.7890734032273293 },
  { x: -158.77073479321226, y: 0.3360890086993575 },
  { x: -158.0876089142237, y: 1.4311558820854873 },
  { x: -157.35357769500854, y: 2.4929802607655525 },
  { x: -156.5760357438337, y: 3.523172558927536 },
  { x: -155.76562804622614, y: 4.5276130045238885 },
  { x: -154.92229550441743, y: 5.504883251113817 },
  { x: -154.046732517186, y: 6.453047846783325 },
  { x: -153.13913115227894, y: 7.370895287280902 },
  { x: -152.20034094011652, y: 8.256549218460918 },
  { x: -151.23068691842482, y: 9.108931106050685 },
  { x: -150.23182382471802, y: 9.926090723694116 },
  { x: -149.20385508009082, y: 10.707082507097347 },
  { x: -148.148841719215, y: 11.450163072093577 },
  { x: -147.0670718437113, y: 12.154770989883318 },
  { x: -145.96062864991464, y: 12.819207199626044 },
  { x: -144.83038382990844, y: 13.44254091146998 },
  { x: -143.67795518510172, y: 14.023752688910813 },
  { x: -142.50478322359845, y: 14.561719674349575 },
  { x: -141.31196125411336, y: 15.055407656839863 },
  { x: -140.10155769853927, y: 15.503206222193688 },
  { x: -138.8743334406439, y: 15.903578828433528 },
  { x: -137.63224609400442, y: 16.253969497077538 },
  { x: -136.37612302737796, y: 16.55081758758165 },
  { x: -135.1072791661106, y: 16.786543811152875 },
  { x: -133.82652710451742, y: 16.94727496666722 },
  { x: -132.54189675187524, y: 17.071129114720968 },
  { x: -131.25334378485772, y: 17.149064296754077 },
  { x: -129.96335769695733, y: 17.19001905023195 },
  { x: -128.67275108248907, y: 17.196977812457085 },
  { x: -127.3819302386105, y: 17.171536223175377 },
  { x: -126.09268287281468, y: 17.114181838975846 },
  { x: -124.80451404129154, y: 17.025313569794967 },
  { x: -123.51956603814438, y: 16.904842768980192 },
  { x: -122.23816390109918, y: 16.752518271015955 },
  { x: -120.96089860783964, y: 16.56807413594462 },
  { x: -119.68841284659672, y: 16.350742092777416 },
  { x: -118.42245000153723, y: 16.100344848209247 },
  { x: -117.16374879476577, y: 15.816188003461807 },
  { x: -115.9127746212082, y: 15.497325994241237 },
  { x: -114.67113050783146, y: 15.143389459495245 },
  { x: -113.44041209438144, y: 14.753816970424355 },
  { x: -112.22191953176223, y: 14.328002774902805 },
  { x: -111.01696035809888, y: 13.86537066968903 },
  { x: -109.826915983727, y: 13.365462647078187 },
  { x: -108.65346330782398, y: 12.82767295494452 },
  { x: -107.49836787621975, y: 12.252045916614309 },
  { x: -106.36280425706059, y: 11.63812352438271 },
  { x: -105.24901816554441, y: 10.986068297112732 },
  { x: -104.15821371870172, y: 10.295791588151827 },
  { x: -103.09241501509901, y: 9.567899149625747 },
  { x: -102.05302562673502, y: 8.802376207092404 },
  { x: -101.04172984000817, y: 8.000227422614023 },
  { x: -100.05999771190659, y: 7.162221067179367 },
  { x: -99.1092254272079, y: 6.289376577292755 },
  { x: -98.19073529847935, y: 5.382713389458507 },
  { x: -97.30259926102795, y: 4.445866016431153 },
  { x: -96.43430529930554, y: 3.4907574329786004 },
  { x: -95.58554315002822, y: 2.5180968123212457 },
  { x: -94.7578198062893, y: 1.5279728011116385 },
  { x: -93.95185921575128, y: 0.5193659628454596 },
  { x: -93.16980367251746, y: -0.5073838903091847 },
  { x: -92.41280558307096, y: -1.5529859315726904 },
  { x: -91.68269697823115, y: -2.6172628676399587 },
  { x: -90.98120646772273, y: -3.700894322847202 },
  { x: -90.31047634564898, y: -4.803570033910498 },
  { x: -89.6723238683872, y: -5.9257627829767765 },
  { x: -89.06930501441917, y: -7.0668372690361 },
  { x: -88.50388711557426, y: -8.227000334277749 },
  { x: -87.97838975926078, y: -9.406089459838718 },
  { x: -87.49618151827566, y: -10.603247728077696 },
  { x: -87.0600399877321, y: -11.818179650152848 },
  { x: -86.67365877815298, y: -13.049658947370574 },
  { x: -86.34086447004005, y: -14.296769604321195 },
  { x: -86.06611894490494, y: -15.557723913511634 },
  { x: -85.85453415971138, y: -16.83107397961691 },
  { x: -85.712995004474, y: -18.113835365334523 },
  { x: -85.65055821219497, y: -19.40300885891989 },
  { x: -85.68387457911149, y: -20.692861976841463 },
  { x: -85.74731603345275, y: -21.97566768588535 },
  { x: -85.79160981084333, y: -23.26506279610209 },
  { x: -85.94740630269906, y: -24.546110346537084 },
  { x: -86.17174143141769, y: -25.817259020770713 },
  { x: -86.44596985107957, y: -27.078449721034616 },
  { x: -86.75929144451581, y: -28.3307166582752 },
  { x: -87.10468835173286, y: -29.57434054689221 },
  { x: -87.47713726241962, y: -30.810296500063686 },
  { x: -87.87284114495851, y: -32.038820908863094 },
  { x: -88.28903717867844, y: -33.26081501425802 },
  { x: -88.72336145284474, y: -34.4762344929222 },
  { x: -89.17402625996432, y: -35.68598058582321 },
  { x: -89.64615833144299, y: -36.8871575023111 },
  { x: -90.16601185087748, y: -38.068403696417434 },
  { x: -90.73903858739956, y: -39.225035669999194 },
  { x: -91.36862188824824, y: -40.35164597725086 },
  { x: -92.05827807064131, y: -41.44267942794599 },
  { x: -92.81106544409171, y: -42.49086699657552 },
  { x: -93.6298797992494, y: -43.48857029657811 },
  { x: -94.51647929472327, y: -44.42617116615214 },
  { x: -95.47213453253322, y: -45.29354911246486 },
  { x: -96.49615111390091, y: -46.07848567190655 },
  { x: -97.58711807960663, y: -46.76778726768941 },
  { x: -98.74080255199112, y: -47.344714456923676 },
  { x: -99.95356263107881, y: -47.78527354565263 },
  { x: -100.3145318002604, y: -47.90098697611391 },
  { x: -99.0801050018454, y: -47.52875968205854 },
  { x: -97.91242174557912, y: -46.981159760376066 },
  { x: -96.81555977747888, y: -46.302554860667506 },
  { x: -95.7904203385122, y: -45.519080970992896 },
  { x: -94.83588795830123, y: -44.65102340034395 },
  { x: -93.94911116952225, y: -43.71361459851712 },
  { x: -93.12658842939958, y: -42.719841300110886 },
  { x: -92.36416811970547, y: -41.67952850911617 },
  { x: -91.65697467454969, y: -40.60010776990503 },
  { x: -91.00124061119891, y: -39.488449198050056 },
  { x: -90.39339051466695, y: -38.35030005152486 },
  { x: -89.82927276672609, y: -37.18929484308399 },
  { x: -89.29723033256604, y: -36.013899328045916 },
  { x: -88.788900877963, y: -34.82731956034452 },
  { x: -88.30663353920951, y: -33.62976238216907 },
  { x: -87.85330933251343, y: -32.421611929013956 },
  { x: -87.4313364919357, y: -31.20184876437485 },
  { x: -87.04454159797803, y: -29.97029559494667 },
  { x: -86.6973274343837, y: -28.727233135129136 },
  { x: -86.39510144695825, y: -27.4722477005437 },
  { x: -86.14513266121074, y: -26.20585639666356 },
  { x: -85.95760066774227, y: -24.92910820887722 },
  { x: -85.84800385630689, y: -23.642815731499713 },
  { x: -85.84770836746507, y: -22.352061372610553 },
  { x: -85.20934904801398, y: -21.47977831152342 },
  { x: -83.98593659617826, y: -21.074500590509174 },
  { x: -82.71153754468449, y: -20.877734570733455 },
  { x: -81.42159578011037, y: -20.872164606064928 },
  { x: -80.14254277935773, y: -21.039426064983754 },
  { x: -78.89253633175714, y: -21.358598337488246 },
  { x: -77.68283456218244, y: -21.807431113788486 },
  { x: -76.51925860081762, y: -22.36518107718788 },
  { x: -75.40333021519818, y: -23.013838182776794 },
  { x: -74.3348425631348, y: -23.737844943032783 },
  { x: -73.31165335052422, y: -24.52473172883056 },
  { x: -72.33107362890578, y: -25.36425985180065 },
  { x: -71.39031102872417, y: -26.24905686533935 },
  { x: -70.49740284647717, y: -27.181117319129033 },
  { x: -69.6632969437547, y: -28.166085050048675 },
  { x: -68.90186652168073, y: -29.207993480789288 },
  { x: -68.2297180531662, y: -30.30987137197964 },
  { x: -67.66803808817043, y: -31.47100955039933 },
  { x: -67.23990430524051, y: -32.6885565487247 },
  { x: -66.97061054923721, y: -33.94968815122023 },
  { x: -66.88118085125684, y: -35.23634998965002 },
  { x: -66.98535544244461, y: -36.52193329380713 },
  { x: -67.28535048911422, y: -37.77607658519335 },
  { x: -67.77516756777652, y: -38.968521806405114 },
  { x: -68.456505739272, y: -40.0631306720864 },
  { x: -69.6741709331341, y: -39.84572475670874 },
  { x: -70.92584689269103, y: -39.53125075678937 },
  { x: -72.17905939422548, y: -39.22144548057094 },
  { x: -73.43318791116961, y: -38.91948543310314 },
  { x: -74.69276819724551, y: -38.635299039471526 },
  { x: -75.95589434942342, y: -38.370925172684714 },
  { x: -77.22111847237832, y: -38.11482499346919 },
  { x: -78.48761319735311, y: -37.86365947791226 },
  { x: -79.43707794392668, y: -37.670232482049244 },
  { x: -78.16343238897957, y: -37.878182754488286 },
  { x: -76.89418961777575, y: -38.111825781724605 },
  { x: -75.62862568265274, y: -38.36640419340469 },
  { x: -74.36727246352584, y: -38.63995298873037 },
  { x: -73.10981969711109, y: -38.93194028778635 },
  { x: -71.85685836109221, y: -39.242144473941245 },
  { x: -70.60862484654263, y: -39.57058032163717 },
  { x: -69.36531122120954, y: -39.917558094158025 },
  { x: -68.12771530496589, y: -40.28341760367192 },
  { x: -66.89598484223262, y: -40.66889757228345 },
  { x: -65.67076990846172, y: -41.07461852656044 },
  { x: -64.4527944513157, y: -41.50123054195493 },
  { x: -63.24266422292031, y: -41.949959897160525 },
  { x: -62.04122136647478, y: -42.42163396093435 },
  { x: -60.849367122946674, y: -42.91764153083302 },
  { x: -59.668756229850274, y: -43.439135013339666 },
  { x: -58.50020128150061, y: -43.98776914596856 },
  { x: -57.34568205313794, y: -44.564784981855375 },
  { x: -56.20698625225536, y: -45.17223616845086 },
  { x: -55.0858277141355, y: -45.81205815766901 },
  { x: -53.985190876080836, y: -46.48608298032917 },
  { x: -52.90772036322579, y: -47.196940487123655 },
  { x: -51.85712456053533, y: -47.946566129966456 },
  { x: -50.83708230409026, y: -48.73763408287615 },
  { x: -49.85288284415938, y: -49.572478707703205 },
  { x: -48.90951994216963, y: -50.453508238508554 },
  { x: -48.013553450409695, y: -51.38236263836436 },
  { x: -47.167450700708855, y: -52.357180327567086 },
  { x: -46.372748235044625, y: -53.373986981194086 },
  { x: -45.63014045219533, y: -54.42978338750079 },
  { x: -44.94029220205508, y: -55.52080206375383 },
  { x: -44.30339555237107, y: -56.64314255724102 },
  { x: -43.7187413299229, y: -57.794101145059614 },
  { x: -43.18562036149017, y: -58.96957053230814 },
  { x: -42.70302798501067, y: -60.167024289388955 },
  { x: -42.26970837290659, y: -61.38282790354751 },
  { x: -41.88408065987416, y: -62.61482430623844 },
  { x: -41.54472649947256, y: -63.86026545123271 },
  { x: -41.25030141747147, y: -65.11709769107959 },
  { x: -40.999091578588256, y: -66.38326737832837 },
  { x: -40.7899445763398, y: -67.65720842211731 },
  { x: -40.621530710937826, y: -68.93671943057477 },
  { x: -40.492786222551764, y: -70.22125374934338 },
  { x: -40.40304626128748, y: -71.50818152773083 },
  { x: -40.35183804499805, y: -72.79802725843135 },
  { x: -40.33944228808321, y: -74.08875945565738 },
  { x: -40.36711481812075, y: -75.37885635187347 },
  { x: -40.438918606685846, y: -76.66771958217491 },
  { x: -40.31434051096961, y: -77.83767071530222 },
  { x: -39.24348894817158, y: -78.557932154488 },
  { x: -38.15905967309139, y: -79.2582554840712 },
  { x: -37.06510088286213, y: -79.94296222836356 },
  { x: -35.962750209524856, y: -80.61405432426854 },
  { x: -34.85239178857393, y: -81.2729944415532 },
  { x: -33.73542919200808, y: -81.92002635851205 },
  { x: -32.611965840921926, y: -82.55585924836546 },
  { x: -31.482179028620568, y: -83.18092895715516 },
  { x: -30.347014319397882, y: -83.79516161267068 },
  { x: -29.20577731447555, y: -84.3992959370166 },
  { x: -28.059842036968096, y: -84.9928886969302 },
  { x: -26.90846976477094, y: -85.57640528733731 },
  { x: -25.751941212283818, y: -86.14995651655364 },
  { x: -24.590463221696016, y: -86.71363841845282 },
  { x: -23.424464251828194, y: -87.26737712082435 },
  { x: -22.25354539274387, y: -87.81123910865766 },
  { x: -21.07875562983155, y: -88.34498060365821 },
  { x: -19.898720939976723, y: -88.86931077904646 },
  { x: -18.714401661915332, y: -89.38369775490705 },
  { x: -17.52672858549915, y: -89.88779433185086 },
  { x: -16.33429813872948, y: -90.3823466192035 },
  { x: -15.137789945942536, y: -90.86695570702851 },
  { x: -13.937159683812036, y: -91.34155511033647 },
  { x: -12.733279044421389, y: -91.80598969748542 },
  { x: -11.525039944613725, y: -92.26059928064346 },
  { x: -10.313122008725255, y: -92.7049332393268 },
  { x: -9.097347943450883, y: -93.13924273905103 },
  { x: -7.878175756495446, y: -93.56332093762681 },
  { x: -6.6551031168278305, y: -93.97709396284372 },
  { x: -5.429267656489089, y: -94.38030326196514 },
  { x: -4.199177156827972, y: -94.77342161713801 },
  { x: -2.9663533853799104, y: -95.15588021234181 },
  { x: -1.7304713044188917, y: -95.52757562648188 },
  { x: -0.49105813179798424, y: -95.88875902507378 },
  { x: 0.7510439892835915, y: -96.23914230649676 },
  { x: 1.9965885553725065, y: -96.5788584407296 },
  { x: 3.2445265810802577, y: -96.9074198711833 },
  { x: 4.495522916300968, y: -97.22505560171027 },
  { x: 5.749296846634894, y: -97.53164743677378 },
  { x: 7.006173409808055, y: -97.82719537637382 },
  { x: 8.264941101568937, y: -98.11135222112127 },
  { x: 9.526530711769313, y: -98.38421400488969 },
  { x: 10.790129646094144, y: -98.64549262605831 },
  { x: 12.056550498858465, y: -98.89537276515327 },
  { x: 13.324596540252864, y: -99.13353677166961 },
  { x: 14.59524288345538, y: -99.36009545392301 },
  { x: 15.867706483035162, y: -99.57483458250314 },
  { x: 17.142238504507766, y: -99.77772460852582 },
  { x: 18.41920830892548, y: -99.96873598310687 },
  { x: 19.697345294268427, y: -100.1475953790676 },
  { x: 20.97758025038838, y: -100.31436928139739 },
  { x: 22.258967612991484, y: -100.46885823512802 },
  { x: 23.54202448755093, y: -100.61106962748059 },
  { x: 24.826071249730514, y: -100.74082616514993 },
  { x: 26.11131474171951, y: -100.85810568647291 },
  { x: 27.397533346886558, y: -100.96281954479701 },
  { x: 28.685185072936488, y: -101.05492341679594 },
  { x: 29.973575521090996, y: -101.13429910693299 },
  { x: 31.262675142465902, y: -101.20088751743975 },
  { x: 32.55260213259793, y: -101.2546295505479 },
  { x: 33.84273596491926, y: -101.29542178516276 },
  { x: 35.13319483496658, y: -101.32323467240016 },
  { x: 36.42380144943483, y: -101.33798695282862 },
  { x: 37.71485129716582, y: -101.33964169034287 },
  { x: 39.005369264981525, y: -101.32813239995353 },
  { x: 40.29653730824925, y: -101.30339998389222 },
  { x: 41.58681888499148, y: -101.26538534439058 },
  { x: 42.87680497289188, y: -101.21398506035395 },
  { x: 44.166584218603, y: -101.14921390622445 },
  { x: 45.45459053126313, y: -101.07112359254938 },
  { x: 46.74221270842887, y: -100.97958853657097 },
  { x: 48.028771125764024, y: -100.87463089995235 },
  { x: 49.314147587731846, y: -100.7562137465883 },
  { x: 50.59769201888032, y: -100.62424104260522 },
  { x: 51.8803499835033, y: -100.47872017522415 },
  { x: 53.16117591730691, y: -100.3197250166556 },
  { x: 54.44079034685902, y: -100.14715953302589 },
  { x: 55.718631843360136, y: -99.96107543488237 },
  { x: 56.99375484251641, y: -99.76148010944611 },
  { x: 58.267075359737504, y: -99.54829229728561 },
  { x: 59.53782512403466, y: -99.3216671300428 },
  { x: 60.80612233094461, y: -99.0816046077177 },
  { x: 62.071376002783694, y: -98.82820076418388 },
  { x: 63.33426576388813, y: -98.56118965948373 },
  { x: 64.59440747876353, y: -98.28082245913278 },
  { x: 65.8510919741895, y: -97.98551091060621 },
  { x: 67.10381691913493, y: -97.67431683683115 },
  { x: 68.35249366694725, y: -97.34678223010282 },
  { x: 69.59661988659538, y: -97.00305483484212 },
  { x: 70.83628422473184, y: -96.64255844780747 },
  { x: 72.07062976371533, y: -96.26552946007233 },
  { x: 73.30007018792443, y: -95.87162067224756 },
  { x: 74.52377812860199, y: -95.46064001658596 },
  { x: 75.74178313463219, y: -95.03249884643499 },
  { x: 76.9529327995319, y: -94.58739661676287 },
  { x: 78.15814313871078, y: -94.12477928599118 },
  { x: 79.35623219680151, y: -93.64483892186712 },
  { x: 80.5470817782674, y: -93.1473391333172 },
  { x: 81.73107601860276, y: -92.63196226983648 },
  { x: 82.9063828869883, y: -92.09933624521382 },
  { x: 84.07371155664437, y: -91.54895134119708 },
  { x: 85.23276653872914, y: -90.9807336855758 },
  { x: 86.38304550221152, y: -90.39476453778147 },
  { x: 87.5238392738711, y: -89.79122857834025 },
  { x: 88.65482281598187, y: -89.17016274335738 },
  { x: 89.77611432408058, y: -88.53135280342251 },
  { x: 90.88765470039881, y: -87.87466578855681 },
  { x: 91.98838018510601, y: -87.20062619145456 },
  { x: 93.07784754493943, y: -86.5094039181998 },
  { x: 94.156529562046, y: -85.80058528441394 },
  { x: 95.22345112324767, y: -85.07463568502291 },
  { x: 96.27875997296533, y: -84.33148124781624 },
  { x: 97.32198332905212, y: -83.57136575108841 },
  { x: 98.35288480043448, y: -82.79442216481827 },
  { x: 99.37075521389208, y: -82.0011823689211 },
  { x: 100.37574231384582, y: -81.19149861897603 },
  { x: 101.36775745364315, y: -80.36544478719347 },
  { x: 102.34623920448459, y: -79.52346410683616 },
  { x: 103.31092162641251, y: -78.66574864565133 },
  { x: 104.2618933660794, y: -77.79229101641793 },
  { x: 105.19817931030727, y: -76.9041180428613 },
  { x: 106.12016359459051, y: -76.00094162336066 },
  { x: 107.02790531669743, y: -75.08278391957916 },
  { x: 107.92037026568165, y: -74.15076040189471 },
  { x: 108.79811987034269, y: -73.20448693481292 },
  { x: 109.66085864183864, y: -72.24429594328087 },
  { x: 110.50885252012722, y: -71.27006184454076 },
  { x: 111.34124458756708, y: -70.28295181951783 },
  { x: 112.15800529527404, y: -69.28312099985406 },
  { x: 112.95889825217462, y: -68.27102739325426 },
  { x: 113.74430759376325, y: -67.24652325529753 },
  { x: 114.51381963566132, y: -66.21019956366754 },
  { x: 115.26761167117394, y: -65.16214496501684 },
  { x: 116.00527001592256, y: -64.10306863256581 },
  { x: 116.72714925651736, y: -63.03273417524099 },
  { x: 117.43304255076907, y: -61.9516439240735 },
  { x: 118.12283170314096, y: -60.86024111232609 },
  { x: 118.7965462625172, y: -59.758717807745924 },
  { x: 119.45380209340341, y: -58.64788660464808 },
  { x: 120.09507197794653, y: -57.527392916422336 },
  { x: 120.71985358511543, y: -56.39816753292046 },
  { x: 121.32876744147799, y: -55.25947173203789 },
  { x: 121.92104527604542, y: -54.11281250686795 },
  { x: 122.49695302877537, y: -52.957731849705795 },
  { x: 123.05660889520458, y: -51.79443660274074 },
  { x: 123.59977648425959, y: -50.623562066982686 },
  { x: 124.12654444259293, y: -49.4450195957791 },
  { x: 124.63679457466787, y: -48.259178550182284 },
  { x: 125.13034958717934, y: -47.06620144905523 },
  { x: 125.60685489351712, y: -45.86707818001807 },
  { x: 126.0666650802914, y: -44.6609518254295 },
  { x: 126.50951420754454, y: -43.448236069668084 },
  { x: 126.93495904201382, y: -42.2296696348384 },
  { x: 127.34276319262571, y: -41.00522297205627 },
  { x: 127.7328675616119, y: -39.774290329195935 },
  { x: 128.10435613356267, y: -38.53821618048772 },
  { x: 128.45693341963627, y: -37.296394773805886 },
  { x: 128.78959475777037, y: -36.04919547020271 },
  { x: 129.1011581925977, y: -34.796913758520034 },
  { x: 129.39008718214072, y: -33.53873704444282 },
  { x: 129.6529540558342, y: -32.27510856123381 },
  { x: 129.88213520155884, y: -31.00487590240985 },
  { x: 128.89709359842874, y: -30.881139949892834 },
  { x: 127.61668134900368, y: -31.04541697150916 },
  { x: 126.33609180627354, y: -31.209723542009666 },
  { x: 125.05565000796429, y: -31.37400056362599 },
  { x: 123.77559234514943, y: -31.53823326191604 },
  { x: 124.30658579392097, y: -31.47024127941057 },
  { x: 125.58661390785166, y: -31.30620064886771 },
  { x: 126.86717390169763, y: -31.14208614611439 },
  { x: 128.1475270533543, y: -30.97800119224526 },
  { x: 129.42749606951662, y: -30.81397533614449 },
  { x: 130.70826290555186, y: -30.649831284506988 },
  { x: 131.98837966613507, y: -30.485775879522038 },
  { x: 133.26864417113921, y: -30.321705700094995 },
  { x: 134.54929281163774, y: -30.157576422899588 },
  { x: 135.82955731664188, y: -29.993506243472545 },
  { x: 137.11011731048785, y: -29.829391740719227 },
  { x: 138.39032271772362, y: -29.665336335734278 },
  { x: 139.67058722272776, y: -29.501266156307235 },
  { x: 140.9513836076472, y: -29.337122104669735 },
  { x: 142.23176630818804, y: -29.173037150800603 },
  { x: 143.5117057754662, y: -29.008996520257742 },
  { x: 144.79197028047034, y: -28.844926340830696 },
  { x: 146.07211658993774, y: -28.68087093584575 },
  { x: 147.35252883936278, y: -28.51677120753452 },
  { x: 148.6326160510618, y: -28.35273057699166 },
  { x: 149.91329424044451, y: -28.18860129979625 },
  { x: 151.19373603875374, y: -28.02450157148503 },
  { x: 152.47447332590482, y: -27.86037229428962 },
  { x: 153.75438324429877, y: -27.69634643818885 },
  { x: 155.03485459149218, y: -27.532246709877626 },
  { x: 156.31520774314887, y: -27.36816175600849 },
  { x: 157.5955313459214, y: -27.204076802139358 },
  { x: 158.87588449757806, y: -27.039991848270223 },
  { x: 160.1561490025822, y: -26.87592166884318 },
  { x: 161.4367089964282, y: -26.71180716608986 },
  { x: 162.71632342598028, y: -26.54782563331537 },
  { x: 163.99652883321605, y: -26.383755453888323 },
  { x: 165.27670469156763, y: -26.219700048903373 },
  { x: 166.55729423429779, y: -26.055585546150056 },
  { x: 167.83752919041774, y: -25.891515366723016 },
  { x: 169.1179414398428, y: -25.727415638411788 },
  { x: 170.3980877493102, y: -25.563360233426838 },
  { x: 171.67876593869292, y: -25.39923095623143 },
  { x: 172.9582326238241, y: -25.235264197899028 },
  { x: 174.23834938440731, y: -25.071208792914078 },
  { x: 175.51861388941145, y: -24.907138613487035 },
  { x: 176.79881929664722, y: -24.74306843405999 },
  { x: 178.07905425276718, y: -24.57899825463295 },
  { x: 179.35928920888713, y: -24.414928075205907 },
  { x: 180.63937642058616, y: -24.250887444663046 },
  { x: 181.91961137670611, y: -24.086817265236007 },
  { x: 183.20076234823577, y: -23.92262889027223 },
  { x: 184.48099730435572, y: -23.758558710845186 },
  { x: 185.76149820043332, y: -23.59445898253396 },
  { x: 187.0417036076691, y: -23.43038880310692 },
  { x: 188.3220567593258, y: -23.266303849237783 },
  { x: 189.602173519909, y: -23.102248444252833 },
  { x: 190.88276306263916, y: -22.938133941499515 },
  { x: 192.1627911765698, y: -22.774093310956655 },
  { x: 193.4423169594694, y: -22.610111778182162 },
  { x: 194.7226405622419, y: -22.44602682431303 },
  { x: 196.00284596947765, y: -22.28197141932808 },
  { x: 197.2832877677869, y: -22.117871691016852 },
  { x: 198.56375911498031, y: -21.953771962705627 },
  { x: 199.8443191088263, y: -21.78965745995231 },
  { x: 201.1244358694095, y: -21.62560205496736 },
  { x: 202.40514360767642, y: -21.46148755221404 },
  { x: 203.68520127049126, y: -21.29743214722909 },
  { x: 204.9657908132214, y: -21.13331764447577 },
  { x: 206.2457893782679, y: -20.969277013932913 },
  { x: 207.52614252992458, y: -20.805192060063778 },
  { x: 208.80652523046547, y: -20.641107106194642 },
  { x: 210.08664199104865, y: -20.477051701209692 },
  { x: 209.99116954625288, y: -19.701171874770147 },
  { x: 209.25563872116544, y: -18.640869263625518 },
  { x: 208.5199010538887, y: -17.580271163639054 },
  { x: 207.78413383772784, y: -16.519658289210497 },
  { x: 207.04833707268276, y: -15.458971542571483 },
  { x: 206.31277669871113, y: -14.398654156984762 },
  { x: 205.57703903143442, y: -13.338056056998296 },
  { x: 204.8411536197368, y: -12.277265889264642 },
  { x: 204.1053864035759, y: -11.216653014836087 },
  { x: 203.36976693183593, y: -10.156246982596814 },
  { x: 202.98675429505371, y: -8.945540550959855 },
  { x: 202.73337261318304, y: -7.679961841394752 },
  { x: 202.48005002908073, y: -6.4144865529242905 },
  { x: 202.22669789609427, y: -5.1490260388959195 },
  { x: 201.97334576310777, y: -3.883447329330817 },
  { x: 201.71987543458457, y: -2.6172924165241422 },
  { x: 201.4664642038297, y: -1.3514773158855735 },
  { x: 201.21305297307484, y: -0.08564744080491364 },
  { x: 200.95970084008835, y: 1.1799312687601895 },
  { x: 200.7062896093335, y: 2.445746369398758 },
  { x: 200.45287837857865, y: 3.711561470037326 },
  { x: 200.19949669670797, y: 4.977258375139162 },
  { x: 199.9460854659531, y: 6.24307347577773 },
  { x: 199.69267423519827, y: 7.509006771953032 },
  { x: 199.4392630044434, y: 8.7748218725916 },
  { x: 199.18588132257275, y: 10.040415356598794 },
  { x: 198.9324700918179, y: 11.306230457237362 },
  { x: 198.6791179588314, y: 12.571794392360372 },
  { x: 198.42570672807656, y: 13.837624267441035 },
  { x: 198.17235459509007, y: 15.103217751448227 },
  { x: 197.9189433643352, y: 16.369018077644704 },
  { x: 197.66559123134874, y: 17.6346115616519 },
  { x: 197.4121800005939, y: 18.900426662290467 },
  { x: 197.1588278676074, y: 20.16600537185557 },
  { x: 196.90541663685255, y: 21.431820472494138 },
  { x: 196.65206450386606, y: 22.697413956501332 },
  { x: 196.3986828219954, y: 23.962963117182255 },
  { x: 196.1453011401247, y: 25.228763443378732 },
  { x: 195.8919490071382, y: 26.494342152943833 },
  { x: 195.63853777638337, y: 27.76014247914031 },
  { x: 195.38515609451272, y: 29.025735963147508 },
  { x: 195.13177441264205, y: 30.291551063786073 },
  { x: 194.87839273077137, y: 31.557129773351175 },
  { x: 194.62501104890072, y: 32.82291532510556 },
  { x: 194.37162936703, y: 34.08849403467067 },
  { x: 194.11824768515936, y: 35.354294360867144 },
  { x: 193.8648660032887, y: 36.61987307043224 },
  { x: 193.61145477253385, y: 37.885717719955 },
  { x: 193.35810263954735, y: 39.15131120396219 },
  { x: 193.10475050656086, y: 40.4168899135273 },
  { x: 192.85133927580603, y: 41.682690239723776 },
  { x: 192.59798714281953, y: 42.948268949288874 },
  { x: 192.34457591206467, y: 44.21405450104326 },
  { x: 192.09122377907818, y: 45.479647985050455 },
  { x: 191.83781254832334, y: 46.74546308568902 },
  { x: 191.58446041533688, y: 48.01102702081203 },
  { x: 191.331049184582, y: 49.27685689589269 },
  { x: 191.07766750271134, y: 50.54249470322616 },
  { x: 190.82425627195647, y: 51.80830980386474 },
  { x: 190.57090413896998, y: 53.073888513429836 },
  { x: 190.31749290821514, y: 54.3397036140684 },
  { x: 190.06414077522868, y: 55.60528232363351 },
  { x: 189.8107886422422, y: 56.87086103319861 },
  { x: 189.55737741148732, y: 58.13664658495299 },
  { x: 189.30402527850083, y: 59.4022252945181 },
  { x: 189.050614047746, y: 60.668040395156666 },
  { x: 188.79723236587532, y: 61.93364865360595 },
  { x: 188.54382113512048, y: 63.19946375424452 },
  { x: 188.290469002134, y: 64.46504246380962 },
  { x: 188.03705777137912, y: 65.73082801556401 },
  { x: 189.07484413277618, y: 66.06626694881133 },
  { x: 190.35575871323235, y: 66.2268060365785 },
  { x: 191.63640735373085, y: 66.38728602657727 },
  { x: 192.91732193418704, y: 66.54779556546025 },
  { x: 194.19800012356976, y: 66.70830510434321 },
  { x: 195.47876695960497, y: 66.86881464322619 },
  { x: 196.75994748001878, y: 67.02935373099335 },
  { x: 198.0404779249806, y: 67.18983372099213 },
  { x: 199.32115611436328, y: 67.35031371099092 },
  { x: 200.60171610820927, y: 67.51079370098971 },
  { x: 201.88245339536033, y: 67.67130323987267 },
  { x: 202.81389332258217, y: 68.23592331884466 },
  { x: 203.1578718833584, y: 69.48001998960859 },
  { x: 203.5018504441347, y: 70.72411666037254 },
  { x: 203.8458881026793, y: 71.96839062444158 },
  { x: 204.1898371145714, y: 73.21242819743715 },
  { x: 204.53387477311603, y: 74.456672612622 },
  { x: 204.87782378500813, y: 75.70065108784921 },
  { x: 205.221743248016, y: 76.94462956307642 },
  { x: 205.56575135767645, y: 78.18881488049291 },
  { x: 205.90970036956853, y: 79.43285245348848 },
  { x: 206.2537380281132, y: 80.67709686867333 },
  { x: 206.59771658888943, y: 81.9211639905531 },
  { x: 206.94172469854988, y: 83.16540840573795 },
  { x: 207.28567371044196, y: 84.40944597873353 },
  { x: 207.6297113689866, y: 85.65369039391837 },
  { x: 207.97366038087867, y: 86.89769841802978 },
  { x: 208.31766849053912, y: 88.14194283321463 },
  { x: 208.6616175024312, y: 89.3859804062102 },
  { x: 209.0056551609758, y: 90.63022482139505 },
  { x: 209.3496041728679, y: 91.87423284550646 },
  { x: 209.69355318476, y: 93.11827041850201 },
  { x: 210.03756129442044, y: 94.36248528480269 },
  { x: 210.3815398551967, y: 95.60652285779825 },
  { x: 210.72554796485716, y: 96.8507672729831 },
  { x: 211.0694969767492, y: 98.09477529709451 },
  { x: 211.0003525877606, y: 99.32920948273056 },
  { x: 210.59768994299657, y: 100.55548817633205 },
  { x: 210.1949682004642, y: 101.78200326100699 },
  { x: 209.79230555570012, y: 103.00828195460848 },
  { x: 209.38958381316772, y: 104.23473794151506 },
  { x: 208.98695071728787, y: 105.46101663511656 },
  { x: 208.58428807252383, y: 106.68732487760222 },
  { x: 208.18156632999145, y: 107.91381041339301 },
  { x: 207.77890368522742, y: 109.1400891069945 },
  { x: 207.3762114915792, y: 110.36648599613271 },
  { x: 206.97357839569932, y: 111.59273514085002 },
  { x: 206.57085665316694, y: 112.81925022552498 },
  { x: 206.1681940084029, y: 114.04552891912647 },
  { x: 205.76547226587047, y: 115.27204400380141 },
  { x: 205.36280962110644, y: 116.4983226974029 },
  { x: 204.96008787857406, y: 117.72477868430948 },
  { x: 204.55742523381002, y: 118.95105737791098 },
  { x: 204.15470349127762, y: 120.17757246258594 },
  { x: 203.75204084651358, y: 121.40385115618743 },
  { x: 203.34940775063373, y: 122.63010030090473 },
  { x: 202.94668600810132, y: 123.85661538557969 },
  { x: 202.5439938144531, y: 125.08292362806536 },
  { x: 202.1412720719207, y: 126.30943871274032 },
  { x: 201.73860942715666, y: 127.53574695522599 },
  { x: 201.33588768462428, y: 128.76226203990095 },
  { x: 200.93322503986022, y: 129.9885998312708 },
  { x: 200.53047374844363, y: 131.21514446482993 },
  { x: 200.1278406525638, y: 132.44136406066306 },
  { x: 199.21835554629007, y: 132.92348365499564 },
  { x: 197.92993554925138, y: 132.84851813582293 },
  { x: 196.641249612255, y: 132.77352306776604 },
  { x: 195.35280006633215, y: 132.69855754859336 },
  { x: 194.06440961817762, y: 132.62359202942065 },
  { x: 192.7756941322971, y: 132.54862651024797 },
  { x: 191.48724458637423, y: 132.47366099107526 },
  { x: 190.19847000272534, y: 132.39866592301837 },
  { x: 188.9099613590341, y: 132.32370040384566 },
  { x: 187.62112767761684, y: 132.2487053357888 },
  { x: 186.3324712895047, y: 132.1737398166161 },
  { x: 185.0436671569716, y: 132.0987447485592 },
  { x: 183.75521761104875, y: 132.02377922938652 },
  { x: 182.46629528297893, y: 131.9488137102138 },
  { x: 181.1776093459826, y: 131.87381864215695 },
  { x: 179.88907115340717, y: 131.79885312298424 },
  { x: 178.60038521641084, y: 131.72388760381153 },
  { x: 177.31190612160378, y: 131.64889253575467 },
  { x: 176.02322018460742, y: 131.57392701658196 },
  { x: 174.7348001875687, y: 131.49896149740928 },
  { x: 173.44611425057238, y: 131.42399597823658 },
  { x: 172.1575169602286, y: 131.34900091017968 },
  { x: 170.86912651207408, y: 131.27403539100698 },
  { x: 170.18678367851638, y: 131.83082501567043 },
  { x: 170.2086794016961, y: 133.12149072790703 },
  { x: 170.23057512487583, y: 134.41218598902785 },
  { x: 170.25247084805557, y: 135.702940347917 },
  { x: 170.27436657123528, y: 136.9934878646169 },
  { x: 170.29626229441502, y: 138.2841535768535 },
  { x: 170.31815801759475, y: 139.5747010935534 },
  { x: 170.34005374077444, y: 140.8653372569058 },
  { x: 170.36194946395418, y: 142.15591432248988 },
  { x: 170.38384518713391, y: 143.4465209369581 },
  { x: 170.40574091031363, y: 144.73709800254218 },
  { x: 170.42763663349336, y: 146.02782281254716 },
  { x: 170.4495323566731, y: 147.3182816825945 },
  { x: 170.4714280798528, y: 148.60906559036783 },
  { x: 170.49332380303255, y: 149.89976085148862 },
  { x: 170.5152195262123, y: 151.19019017265177 },
  { x: 170.53711524939203, y: 152.48073768935166 },
  { x: 170.55901097257174, y: 153.7713147549357 },
  { x: 170.58090669575148, y: 155.06198046717233 },
  { x: 170.60280241893122, y: 156.3525575327564 },
  { x: 170.62469814211093, y: 157.64316414722464 },
  { x: 170.64659386529067, y: 158.93382985946124 },
  { x: 170.6684895884704, y: 160.2243182783928 },
  { x: 170.6903853116501, y: 161.51492489286105 },
  { x: 170.71228103482983, y: 162.80556105621346 },
  { x: 171.05623004672194, y: 164.0175085409861 },
  { x: 171.63098539296874, y: 165.1733426946949 },
  { x: 172.20571119033136, y: 166.32917684840373 },
  { x: 172.5214114689443, y: 166.9663098891612 },
  { x: 171.94263747444862, y: 165.8124259618085 },
  { x: 171.36392257772124, y: 164.65860113222413 },
  { x: 170.7852076809939, y: 163.50480585152394 },
  { x: 169.6221635995444, y: 163.26823748475348 },
  { x: 168.33194112057052, y: 163.22636671586596 },
  { x: 167.0418368371334, y: 163.18375722487383 },
  { x: 165.7517916514646, y: 163.14085224503984 },
  { x: 164.46174646579587, y: 163.0977699719008 },
  { x: 163.17181947566382, y: 163.05451040545665 },
  { x: 161.88177428999504, y: 163.01110309459156 },
  { x: 160.59167000655793, y: 162.9676957837265 },
  { x: 159.30165436977336, y: 162.92405208178795 },
  { x: 158.01149098856786, y: 162.8804083798494 },
  { x: 156.7214162540149, y: 162.83673512902666 },
  { x: 155.43137106834612, y: 162.7930027804356 },
  { x: 154.1414145293299, y: 162.7491522363078 },
  { x: 152.85136934366113, y: 162.70533124106416 },
  { x: 151.56132415799237, y: 162.6614806969363 },
  { x: 150.27121987455524, y: 162.61763015280852 },
  { x: 148.9811155911181, y: 162.57360231537558 },
  { x: 147.69109995433354, y: 162.52960402682683 },
  { x: 146.40129115973824, y: 162.4856057382781 },
  { x: 145.11124597406945, y: 162.44160744972936 },
  { x: 143.82123033728487, y: 162.39760916118064 },
  { x: 142.53115560273193, y: 162.35352222597936 },
  { x: 141.24113996594735, y: 162.30940574189387 },
  { x: 139.9510652313944, y: 162.26525970892422 },
  { x: 138.66116779014652, y: 162.22114322483873 },
  { x: 137.37103395782523, y: 162.1769971918691 },
  { x: 136.08081147885136, y: 162.13285115889943 },
  { x: 134.79097313537187, y: 162.088734674814 },
  { x: 133.50098704747148, y: 162.04633202601113 },
  { x: 132.2109418618027, y: 162.00921862747708 },
  { x: 130.92030569845028, y: 161.97736493032758 },
  { x: 129.62984682840295, y: 161.9511846189413 },
  { x: 128.33882652955614, y: 161.93050040001307 },
  { x: 127.04792442624606, y: 161.9154009201955 },
  { x: 125.75699277405181, y: 161.906122570562 },
  { x: 124.46612021962589, y: 161.90263580222836 },
  { x: 123.17536586073675, y: 161.9049110663105 },
  { x: 121.88467059961594, y: 161.9131552049976 },
  { x: 120.59382759407424, y: 161.9275455115948 },
  { x: 119.30330962625854, y: 161.94799333944954 },
  { x: 118.01267346290611, y: 161.97464643298275 },
  { x: 116.72224414174295, y: 162.00759343884698 },
  { x: 115.43205121165326, y: 162.0469230036948 },
  { x: 114.1421833192896, y: 162.09278287194707 },
  { x: 112.85249272023104, y: 162.14529123914056 },
  { x: 111.56303851224594, y: 162.204566300812 },
  { x: 110.27393889087104, y: 162.27066715472975 },
  { x: 108.98519385610632, y: 162.34371199643053 },
  { x: 107.69686250572019, y: 162.42390766810365 },
  { x: 106.40903348636515, y: 162.51131326751747 },
  { x: 105.12173634692542, y: 162.60616518574543 },
  { x: 103.83497108740099, y: 162.7086111672085 },
  { x: 102.54888545221276, y: 162.8188285052117 },
  { x: 101.26347944136076, y: 162.9369353952918 },
  { x: 99.97884170149752, y: 163.06313867963812 },
  { x: 98.69506087927557, y: 163.1976747493241 },
  { x: 97.41231426800005, y: 163.3408981909599 },
  { x: 96.1304836721342, y: 163.49286810231396 },
  { x: 94.84977593386732, y: 163.65399816776477 },
  { x: 93.57027969985195, y: 163.82461342503836 },
  { x: 92.292142714509, y: 164.0050093629766 },
  { x: 91.01545362449102, y: 164.1955110193055 },
  { x: 89.74044882087149, y: 164.3968571161296 },
  { x: 88.46724649918711, y: 164.60937269117497 },
  { x: 87.1960830505114, y: 164.8337078198936 },
  { x: 85.92722441480197, y: 165.0706898710426 },
  { x: 84.66096608090065, y: 165.32126440891585 },
  { x: 83.39786947760695, y: 165.58693842660674 },
  { x: 82.13834828929939, y: 165.8693075638611 },
  { x: 80.88337762915604, y: 166.17135625798142 },
  { x: 79.63487817464879, y: 166.4987874436151 },
  { x: 79.05004665889554, y: 166.04961485514676 },
  { x: 79.1273465399187, y: 164.7611062114555 },
  { x: 79.18656250382178, y: 163.4716815523546 },
  { x: 79.23002891245523, y: 162.18160681780165 },
  { x: 79.25818899908178, y: 160.89111839887016 },
  { x: 79.27142689919583, y: 159.6003935888652 },
  { x: 79.2693880261872, y: 158.3094914855551 },
  { x: 79.25177689121402, y: 157.01885532220268 },
  { x: 79.21779567440338, y: 155.7284555499237 },
  { x: 79.16682384918742, y: 154.43873540198095 },
  { x: 79.09788630238809, y: 153.15001991610043 },
  { x: 79.00974198086969, y: 151.8622204456296 },
  { x: 78.90109073372818, y: 150.57598706602045 },
  { x: 78.76652511515803, y: 149.29220624379852 },
  { x: 78.58952729890085, y: 148.01365557407698 },
  { x: 78.37305217337496, y: 146.7411919744972 },
  { x: 78.12185710893385, y: 145.47517003166936 },
  { x: 77.83978346052132, y: 144.21556019670925 },
  { x: 77.52984521432408, y: 142.96248066515363 },
  { x: 77.19467222103438, y: 141.7160496325392 },
  { x: 76.83612606035582, y: 140.47608980556092 },
  { x: 76.45606831199191, y: 139.24257163533457 },
  { x: 76.05568093130998, y: 138.0153473774392 },
  { x: 75.63602767814062, y: 136.79480116736926 },
  { x: 75.1975222368624, y: 135.5807557118196 },
  { x: 74.74028280301205, y: 134.37368379293716 },
  { x: 74.26330471452735, y: 133.17432413282654 },
  { x: 73.8429127392534, y: 132.03562833194397 },
  { x: 75.13245559389107, y: 131.97629417250417 },
  { x: 76.42196889964454, y: 131.9174623440955 },
  { x: 77.71160040093473, y: 131.8589555534128 },
  { x: 79.00117280445657, y: 131.80068515380358 },
  { x: 80.29053836578912, y: 131.74279888968877 },
  { x: 81.57996302489003, y: 131.68520811441576 },
  { x: 82.86947633064351, y: 131.6277946324479 },
  { x: 84.15890098974442, y: 131.57079483485856 },
  { x: 85.44844384438208, y: 131.5140018794585 },
  { x: 86.73804579678811, y: 131.4574453151319 },
  { x: 88.02758865142577, y: 131.40130243518388 },
  { x: 89.31710195717922, y: 131.34533684854097 },
  { x: 90.60667436070108, y: 131.28969629962407 },
  { x: 91.89636495975962, y: 131.23438078843319 },
  { x: 93.18590781439728, y: 131.17930166831576 },
  { x: 94.47562796234003, y: 131.1246066836927 },
  { x: 95.76522991474606, y: 131.07023673679566 },
  { x: 97.05495006268882, y: 131.01610318097212 },
  { x: 98.34464066174739, y: 130.96244240729547 },
  { x: 99.63439035857432, y: 130.90913622022904 },
  { x: 100.92402185986451, y: 130.85615507088863 },
  { x: 102.21371245892308, y: 130.8035285081584 },
  { x: 103.50340305798166, y: 130.75140427645928 },
  { x: 104.79324140146115, y: 130.69969372913874 },
  { x: 106.08299109828808, y: 130.64842641508093 },
  { x: 107.37271124623082, y: 130.5976023342859 },
  { x: 108.66260868747867, y: 130.54733968229033 },
  { x: 109.95259477537907, y: 130.49760891021006 },
  { x: 111.24246266774274, y: 130.4484986646976 },
  { x: 112.53244875564314, y: 130.3999498479847 },
  { x: 113.82240529465936, y: 130.35208065560795 },
  { x: 115.11239138255976, y: 130.3049501853358 },
  { x: 116.40246611711271, y: 130.25855843716823 },
  { x: 117.69224536282383, y: 130.21302360664197 },
  { x: 118.98234964626096, y: 130.16840479152538 },
  { x: 120.27248347858227, y: 130.12476108958683 },
  { x: 121.56249911536686, y: 130.08244708743655 },
  { x: 122.85266249657235, y: 130.04131504065356 },
  { x: 124.1429440733146, y: 130.00154224254302 },
  { x: 125.43331429670937, y: 129.96360147525183 },
  { x: 126.72359587345161, y: 129.92755183654836 },
  { x: 128.0139660968464, y: 129.89380701081117 },
  { x: 129.30445451577788, y: 129.8628988779556 },
  { x: 130.5950020324778, y: 129.83562525785453 },
  { x: 131.88560864694603, y: 129.81290216591768 },
  { x: 133.17627435918263, y: 129.79762539279497 },
  { x: 134.46708781584016, y: 129.79700486622713 },
  { x: 135.7578717236135, y: 129.80799705114327 },
  { x: 137.04856698473432, y: 129.8274106680516 },
  { x: 138.33920314808674, y: 129.85329549059605 },
  { x: 139.62969156701826, y: 129.88438091675675 },
  { x: 140.91988449710792, y: 129.91966228447146 },
  { x: 142.21016607385016, y: 129.95851906717232 },
  { x: 143.50018171063476, y: 130.00047848271242 },
  { x: 144.79031554295605, y: 130.04503820006065 },
  { x: 146.08015388643554, y: 130.0920209259119 },
  { x: 147.3700217787992, y: 130.14110162254013 },
  { x: 148.6598601222787, y: 130.19198480110353 },
  { x: 149.9494916235689, y: 130.2447295593705 },
  { x: 151.23918222262748, y: 130.29892221296242 },
  { x: 152.5287546261493, y: 130.35453321299514 },
  { x: 153.81832702967114, y: 130.4115330105845 },
  { x: 155.1078698843088, y: 130.46974431242532 },
  { x: 156.39732409229387, y: 130.52904892298093 },
  { x: 157.68674875139484, y: 130.589387744483 },
  { x: 158.97620295937992, y: 130.65073122804725 },
  { x: 160.2655389718283, y: 130.71304982478955 },
  { x: 161.55496363092922, y: 130.77622533917315 },
  { x: 162.84418144784087, y: 130.84025777119808 },
  { x: 164.133487911405, y: 130.90502892532757 },
  { x: 165.42261708166413, y: 130.97056835044583 },
  { x: 166.71171670303903, y: 131.03687604655286 },
  { x: 168.00066857999303, y: 131.10383381811192 },
  { x: 169.28944316364192, y: 131.171441665123 },
  { x: 170.57851323613264, y: 131.23969958758613 },
  { x: 171.8673469175499, y: 131.30854848773293 },
  { x: 173.1562987945039, y: 131.37795881667918 },
  { x: 174.44525067145784, y: 131.44790102554074 },
  { x: 175.7341434506435, y: 131.5183751143176 },
  { x: 177.02300668094495, y: 131.5894992785465 },
  { x: 178.3118699112464, y: 131.66109622492232 },
  { x: 179.60070359266362, y: 131.73313640456087 },
  { x: 180.88944862742832, y: 131.80564936634636 },
  { x: 182.1781050155405, y: 131.8786351102788 },
  { x: 183.466820501421, y: 131.9521527341265 },
  { x: 184.75550643841734, y: 132.0260840423528 },
  { x: 186.0441923754137, y: 132.10042903495767 },
  { x: 187.3328192146417, y: 132.17524680970945 },
  { x: 188.62144605386965, y: 132.25056691549233 },
  { x: 189.91004334421342, y: 132.32627115676962 },
  { x: 191.19855198790466, y: 132.4023299846571 },
  { x: 192.4870901804801, y: 132.47895024134405 },
  { x: 193.77556927528718, y: 132.55604328017793 },
  { x: 195.06404837009424, y: 132.6335204545062 },
  { x: 196.3524979160171, y: 132.71144086209722 },
  { x: 197.64091791305577, y: 132.79001134514027 },
  { x: 198.9291606167894, y: 132.86923190363532 },
  { x: 200.06971799737548, y: 133.1863505286891 },
  { x: 200.709599084362, y: 134.3074351945985 },
  { x: 201.34945062246433, y: 135.42851986050792 },
  { x: 201.98933170945085, y: 136.54957497753315 },
  { x: 202.629153698669, y: 137.67060054567418 },
  { x: 203.26894613900296, y: 138.79153746716267 },
  { x: 203.90870903045274, y: 139.91241529088282 },
  { x: 204.54856056855508, y: 141.03347040790803 },
  { x: 205.18835300888904, y: 142.1544368782807 },
  { x: 205.82820454699134, y: 143.27549199530594 },
  { x: 206.46817428063042, y: 144.39675395452045 },
  { x: 207.10799626984854, y: 145.51772042489313 },
  { x: 207.74787735683506, y: 146.6388346396867 },
  { x: 208.3877288949374, y: 147.75991930559613 },
  { x: 209.02760998192392, y: 148.88100397150552 },
  { x: 209.66746152002625, y: 150.00202953964657 },
  { x: 210.30734260701277, y: 151.12314375444018 },
  { x: 210.94719414511508, y: 152.24419887146541 },
  { x: 211.5870752321016, y: 153.3652835373748 },
  { x: 212.22689722131977, y: 154.48630910551586 },
  { x: 212.86680785719045, y: 155.60742332030944 },
  { x: 213.50665939529276, y: 156.72847843733467 },
  { x: 214.14648138451093, y: 157.8495040054757 },
  { x: 214.78633292261324, y: 158.97055912250093 },
  { x: 215.4261549118314, y: 160.0915255928736 },
  { x: 216.06600644993372, y: 161.21258070989884 },
  { x: 216.70582843915187, y: 162.33360627803987 },
  { x: 217.3457095261384, y: 163.4546909439493 },
  { x: 217.9855610642407, y: 164.57574606097452 },
  { x: 218.62544215122722, y: 165.69683072688392 },
  { x: 219.26526414044534, y: 166.81782674614078 },
  { x: 219.9051156785477, y: 167.93888186316602 },
  { x: 220.54496721665004, y: 169.05993698019125 },
  { x: 221.18478920586816, y: 170.18096254833227 },
  { x: 221.8246111950863, y: 171.30195856758914 },
  { x: 222.46449228207283, y: 172.42304323349853 },
  { x: 223.10434382017516, y: 173.54409835052377 },
  { x: 223.74413626050912, y: 174.66500572312808 },
  { x: 224.38398779861146, y: 175.78609038903753 },
  { x: 225.02383933671376, y: 176.9071455060627 },
  { x: 225.66372042370028, y: 178.02823017197213 },
  { x: 226.30357196180262, y: 179.14928528899736 },
  { x: 226.94345304878914, y: 180.27036995490676 },
  { x: 227.5832454891231, y: 181.39133642527943 },
  { x: 228.2232743205305, y: 182.51271658003068 },
  { x: 228.86321450528538, y: 183.63386034370848 },
  { x: 229.5031251411561, y: 184.75506320515458 },
  { x: 230.14309487479514, y: 185.87629561548493 },
  { x: 230.78294641289745, y: 186.99735073251017 },
  { x: 231.42267975546307, y: 188.11819900734608 },
  { x: 232.06259039133377, y: 189.23937231990809 },
  { x: 232.70250102720445, y: 190.36051608358582 },
  { x: 233.34241166307515, y: 191.4816893961478 },
  { x: 233.9824109455984, y: 192.6029513553623 },
  { x: 234.6223215814691, y: 193.72412466792426 },
  { x: 235.26223221733977, y: 194.8452979804862 },
  { x: 235.9021133043263, y: 195.96638264639566 },
  { x: 236.54196484242863, y: 197.08743776342087 },
  { x: 237.18178683164678, y: 198.20840423379354 },
  { x: 237.8216383697491, y: 199.32948889970294 },
  { x: 237.69428267891965, y: 199.95527516893407 },
  { x: 236.40923125467785, y: 199.8335928638678 },
  { x: 235.12429802597276, y: 199.71191055880152 },
  { x: 233.83921705284678, y: 199.59019870485102 },
  { x: 232.55446111744678, y: 199.46854594866895 },
  { x: 231.26926194878408, y: 199.34683409471847 },
  { x: 229.984328720079, y: 199.2251517896522 },
  { x: 228.6993954913739, y: 199.1034694845859 },
  { x: 227.41419632271118, y: 198.9817576306354 },
  { x: 226.12896760516426, y: 198.86004577668496 },
  { x: 224.84373888761738, y: 198.73833392273448 },
  { x: 223.5587761100281, y: 198.6166516176682 },
  { x: 222.27351784359703, y: 198.49493976371772 },
  { x: 220.98855506600776, y: 198.3732574586514 },
  { x: 219.7037695817236, y: 198.25160470246934 },
  { x: 218.4186886085976, y: 198.12989284851886 },
  { x: 217.13372583100832, y: 198.00821054345258 },
  { x: 215.84879260230326, y: 197.8865282383863 },
  { x: 214.56380027582978, y: 197.76484593332 },
  { x: 213.27880794935635, y: 197.64313407936953 },
  { x: 211.99378607399873, y: 197.52145177430324 },
  { x: 210.70861645422016, y: 197.39973992035274 },
  { x: 209.4233581877891, y: 197.2780280664023 },
  { x: 208.1384545079682, y: 197.156345761336 },
  { x: 206.8532553393055, y: 197.03466345626973 },
  { x: 205.56817436617948, y: 196.91295160231925 },
  { x: 204.28324113747442, y: 196.79126929725297 },
  { x: 202.99816016434838, y: 196.66958699218668 },
  { x: 201.7127246046122, y: 196.54784558935202 },
  { x: 200.4280277669806, y: 196.42619283316992 },
  { x: 199.14297634273876, y: 196.30448097921945 },
  { x: 197.85813176068626, y: 196.18282822303735 },
  { x: 196.5729916897919, y: 196.06111636908688 },
  { x: 195.2878811677817, y: 195.9394045151364 },
  { x: 194.00288884130828, y: 195.81772221007012 },
  { x: 192.71771922152973, y: 195.69601035611964 },
  { x: 191.43260869951953, y: 195.57432805105336 },
  { x: 190.14776411746703, y: 195.45264574598707 },
  { x: 188.8625944976885, y: 195.3309338920366 },
  { x: 187.57763172009922, y: 195.2092515869703 },
  { x: 186.29263939362576, y: 195.08756928190402 },
  { x: 185.00791300710998, y: 194.96591652572192 },
  { x: 184.14892694390528, y: 194.2605846602697 },
  { x: 183.64216358016395, y: 193.07316274936906 },
  { x: 183.13548886307515, y: 191.88594768065772 },
  { x: 182.62881414598635, y: 190.6987030630622 },
  { x: 182.12213942889758, y: 189.51151754323504 },
  { x: 181.61537606515623, y: 188.32406608345025 },
  { x: 181.10870134806746, y: 187.1368510147389 },
  { x: 180.60208572874703, y: 185.9497245926801 },
  { x: 180.09535191388986, y: 184.76239132843202 },
  { x: 179.588824941222, y: 183.57544219967835 },
  { x: 179.08215022413322, y: 182.388227130967 },
  { x: 178.57547550704442, y: 181.20101206225564 },
  { x: 178.0688303388398, y: 180.01385609131268 },
  { x: 177.562155621751, y: 178.82664102260136 },
  { x: 177.05548090466223, y: 177.63939640500584 },
  { x: 176.54880618757343, y: 176.45215178741032 },
  { x: 176.04213147048463, y: 175.26493671869898 },
  { x: 175.53545675339586, y: 174.0777216499876 },
  { x: 175.02881158519128, y: 172.89053613016046 },
  { x: 174.52213686810248, y: 171.70332106144912 },
  { x: 174.01546215101368, y: 170.5161059927378 },
  { x: 173.5087874339249, y: 169.32886137514228 },
  { x: 173.0021127168361, y: 168.1416758553151 },
  { x: 172.44115669950284, y: 167.28611746267563 },
  { x: 171.58187514745632, y: 168.24938153816277 },
  { x: 170.72262314429395, y: 169.21261606476568 },
  { x: 169.86334159224742, y: 170.17588014025276 },
  { x: 169.9156726661358, y: 170.97044963593817 },
  { x: 170.74115029467677, y: 171.95625951005704 },
  { x: 171.35813099642135, y: 173.08907508298716 },
  { x: 171.86028473423013, y: 174.27791534032858 },
  { x: 172.2868819751825, y: 175.49600899301134 },
  { x: 172.65181069484467, y: 176.73395949586518 },
  { x: 172.94396051276365, y: 177.99111677343805 },
  { x: 173.16531120417974, y: 179.26263480872402 },
  { x: 173.31869946197455, y: 180.54416991574803 },
  { x: 173.40613461027257, y: 181.8317034462612 },
  { x: 173.42856221336757, y: 183.1222214140769 },
  { x: 173.38376610494592, y: 184.41208930644058 },
  { x: 173.25233266809917, y: 185.69554509093652 },
  { x: 172.93536178746632, y: 186.9465266517151 },
  { x: 172.5439277186919, y: 188.17635121141856 },
  { x: 172.08899309780784, y: 189.38442779236325 },
  { x: 171.57265589559114, y: 190.56721052844708 },
  { x: 170.9941478410531, y: 191.72091716249471 },
  { x: 170.35143006118497, y: 192.84011069981642 },
  { x: 169.64240458520985, y: 193.9184085814286 },
  { x: 168.8647961490456, y: 194.94815764632784 },
  { x: 168.01680227075704, y: 195.92093646252192 },
  { x: 167.0978024237763, y: 196.82699389823043 },
  { x: 166.1087421723973, y: 197.6557810017999 },
  { x: 165.05269460057502, y: 198.39733979926072 },
  { x: 163.9349785074625, y: 199.04245103874763 },
  { x: 162.7637198362101, y: 199.58360930367817 },
  { x: 161.548315131988, y: 200.01664820138254 },
  { x: 160.2990769553762, y: 200.34053352091425 },
  { x: 159.02670200244896, y: 200.5572154886294 },
  { x: 157.74144373601786, y: 200.67130373046064 },
  { x: 156.4510144148547, y: 200.6896240386542 },
  { x: 155.1622989289742, y: 200.62290265816858 },
  { x: 153.87869540005735, y: 200.48813019740916 },
  { x: 152.60475435626842, y: 200.2826472567994 },
  { x: 151.34508542353996, y: 200.00202150371186 },
  { x: 150.10580522089788, y: 199.6422342898976 },
  { x: 148.8933554050941, y: 199.1998874936756 },
  { x: 147.71497545275352, y: 198.67311953534224 },
  { x: 146.57870266037398, y: 198.061516730519 },
  { x: 145.49171740681194, y: 197.36599509461558 },
  { x: 144.46114097315558, y: 196.5894799671661 },
  { x: 143.4930604295466, y: 195.73590134976692 },
  { x: 142.59314916174822, y: 194.8112872147914 },
  { x: 141.76495303586236, y: 193.82142914353943 },
  { x: 141.01201791799105, y: 192.77344841709916 },
  { x: 140.33694410994238, y: 191.67384578999093 },
  { x: 139.74262740236634, y: 190.52847194128296 },
  { x: 139.23450478995255, y: 189.3423501812864 },
  { x: 138.82853267016, y: 188.11760802966245 },
  { x: 137.66770475502423, y: 187.95127736059538 },
  { x: 136.3769208472509, y: 187.95186833827904 },
  { x: 135.08610739059336, y: 187.95245931596273 },
  { x: 133.79529393393582, y: 187.95305029364638 },
  { x: 132.50459867281504, y: 187.95364127133004 },
  { x: 131.21354882508405, y: 187.95426179789789 },
  { x: 130.39002142289914, y: 188.45254463187865 },
  { x: 130.15986516399644, y: 189.721551012009 },
  { x: 129.7550749995712, y: 190.9462636147488 },
  { x: 129.18096972877643, y: 192.10076806866937 },
  { x: 128.44662085905634, y: 193.16130707088746 },
  { x: 127.60232059129066, y: 194.13707032438404 },
  { x: 126.67625856099016, y: 195.03574053904677 },
  { x: 125.75232405035085, y: 195.93600639345533 },
  { x: 124.79242854766062, y: 196.7985678716462 },
  { x: 123.7867322744865, y: 197.60767541834971 },
  { x: 122.73943117238245, y: 198.3619402360093 },
  { x: 121.65238682105205, y: 199.05752096968106 },
  { x: 120.52657433367334, y: 199.688596489181 },
  { x: 119.36305747007691, y: 200.2480750623051 },
  { x: 118.16499796087032, y: 200.72741706152445 },
  { x: 116.93470061901994, y: 201.11763962604738 },
  { x: 115.67757289033122, y: 201.4091984662827 },
  { x: 114.4002928226296, y: 201.59293342813365 },
  { x: 113.11178417893834, y: 201.6611027039442 },
  { x: 111.82253681314252, y: 201.6088307278242 },
  { x: 110.54386794788428, y: 201.43407862676494 },
  { x: 109.28750849018432, y: 201.13947625145872 },
  { x: 108.0637414517384, y: 200.73063788990044 },
  { x: 106.88004270024486, y: 200.2164873051133 },
  { x: 105.74244020807707, y: 199.60751435098237 },
  { x: 104.65335698373802, y: 198.91468166353965 },
  { x: 103.61438866697362, y: 198.1491291721221 },
  { x: 102.62423510687985, y: 197.32125808396228 },
  { x: 101.67831622640826, y: 196.44350847930127 },
  { x: 100.78041428273431, y: 195.51688502020127 },
  { x: 99.9368822859574, y: 194.54050124013685 },
  { x: 99.15428008836619, y: 193.51462307906561 },
  { x: 98.4392561889019, y: 192.4398710635554 },
  { x: 97.79887277088426, y: 191.31937737532965 },
  { x: 97.23924645333922, y: 190.15645148941687 },
  { x: 96.76551874211466, y: 188.9559689717073 },
  { x: 96.3815605410386, y: 187.72369185461665 },
  { x: 96.08997215191908, y: 186.46671187034883 },
  { x: 95.89143319909238, y: 185.1913229312349 },
  { x: 95.78538225375898, y: 183.90514864939414 },
  { x: 95.76983954067863, y: 182.6150739148412 },
  { x: 95.8420570136223, y: 181.32677211333922 },
  { x: 95.99878429532983, y: 180.04585753288305 },
  { x: 96.23715514403544, y: 178.77747167932057 },
  { x: 96.55459880681522, y: 177.52666741184703 },
  { x: 96.95090844147988, y: 176.29829074746854 },
  { x: 97.43184608044513, y: 175.10064492264056 },
  { x: 97.49428287272416, y: 173.8702293852534 },
  { x: 97.26232413188629, y: 172.60042518525012 },
  { x: 97.03042448881678, y: 171.33070963189937 },
  { x: 96.79846574797891, y: 170.06078723635932 },
  { x: 96.56653655602521, y: 168.79098303635604 },
  { x: 96.3346369129557, y: 167.52138567854203 },
  { x: 96.10267817211785, y: 166.25134508746527 },
  { x: 95.87074898016415, y: 164.98162953411455 },
  { x: 95.63884933709465, y: 163.71191398076377 },
  { x: 94.38683356536961, y: 163.91119165569506 },
  { x: 93.1159951544199, y: 164.13750655965396 },
  { x: 91.84539313454367, y: 164.36379191472864 },
  { x: 90.57446607694142, y: 164.59013636757172 },
  { x: 89.3036572148759, y: 164.8164512715306 },
  { x: 88.03281880392618, y: 165.04276617548948 },
  { x: 86.7621281373974, y: 165.2690810794484 },
  { x: 85.49120107979515, y: 165.49542553229145 },
  { x: 84.22051041326634, y: 165.72171088736616 },
  { x: 82.94970155120082, y: 165.94802579132505 },
  { x: 81.67877449359857, y: 166.17437024416813 },
  { x: 80.40787698488049, y: 166.40071469701118 },
  { x: 79.14761707446836, y: 166.63719441712908 },
  { x: 78.92257277252935, y: 167.90812147473136 },
  { x: 78.64549288554379, y: 169.16852912956438 },
  { x: 78.32952666697315, y: 170.42016076579503 },
  { x: 77.97931329163424, y: 171.6626322479289 },
  { x: 77.59751215910353, y: 172.89561853823997 },
  { x: 77.1851574803274, y: 174.11894234342313 },
  { x: 76.74354940620997, y: 175.33195358802638 },
  { x: 76.2733380122032, y: 176.53417948990275 },
  { x: 75.7751142759908, y: 177.7247926802952 },
  { x: 75.24902594199366, y: 178.9034976703618 },
  { x: 74.695427596822, y: 180.06940799357704 },
  { x: 74.11464427820182, y: 181.22190312337315 },
  { x: 73.50676463278569, y: 182.360480728719 },
  { x: 72.87208414941541, y: 183.48425434308908 },
  { x: 72.2104550836701, y: 184.59254434214716 },
  { x: 71.52229111992828, y: 185.68455290602034 },
  { x: 70.80791729591601, y: 186.7594526659515 },
  { x: 70.06712676944397, y: 187.81671174202523 },
  { x: 69.30056961596422, y: 188.85511862999013 },
  { x: 68.50845267766601, y: 189.87423009658343 },
  { x: 67.69092369897031, y: 190.8729823819745 },
  { x: 66.84872140198163, y: 191.85066631294302 },
  { x: 65.98166849339492, y: 192.80686820511036 },
  { x: 65.09056279308311, y: 193.74067204306684 },
  { x: 64.17564069211967, y: 194.651516398013 },
  { x: 63.237700010377544, y: 195.53863299896008 },
  { x: 62.27742037219293, y: 196.40116492826675 },
  { x: 61.295333657481144, y: 197.2388166970912 },
  { x: 60.292089941694215, y: 198.05093822998143 },
  { x: 59.26854614247344, y: 198.837145391443 },
  { x: 58.22514549308158, y: 199.59708359486572 },
  { x: 57.163040400001776, y: 200.3302800581027 },
  { x: 56.08252635207585, y: 201.03676433003807 },
  { x: 54.98493304909207, y: 201.71588633521984 },
  { x: 53.87088101761825, y: 202.36785291583726 },
  { x: 52.74134537083246, y: 202.99222083862756 },
  { x: 51.597064830839265, y: 203.58928559243267 },
  { x: 50.438748570859055, y: 204.15901762836836 },
  { x: 49.26748989960662, y: 204.70150559308715 },
  { x: 48.083879794765636, y: 205.21677903547325 },
  { x: 46.8892775050085, y: 205.70495615106336 },
  { x: 45.6837421281036, y: 206.16662791754118 },
  { x: 44.4685442660708, y: 206.60182388379087 },
  { x: 43.244304445477944, y: 207.01095773419104 },
  { x: 42.011790937313805, y: 207.39438405535182 },
  { x: 40.77165381703042, y: 207.75242788499926 },
  { x: 39.52454316007979, y: 208.08553245639615 },
  { x: 38.27134543298744, y: 208.3941705516893 },
  { x: 37.01244477124773, y: 208.67887405079415 },
  { x: 35.74822531035505, y: 208.93996799143665 },
  { x: 34.47960306571908, y: 209.1781024490688 },
  { x: 33.20657803733982, y: 209.3922432127442 },
  { x: 31.929268420754, y: 209.57931719850785 },
  { x: 30.64832429141365, y: 209.73840839095004 },
  { x: 29.364159333697334, y: 209.86865987242945 },
  { x: 28.077423623057083, y: 209.96927382307314 },
  { x: 26.78853084387146, y: 210.03930467858723 },
  { x: 25.498456109318507, y: 210.07801371686716 },
  { x: 24.207701750429347, y: 210.08478041134512 },
  { x: 22.91706558707692, y: 210.05868874661138 },
  { x: 21.62777389795482, y: 209.99920684275068 },
  { x: 20.34040288630463, y: 209.90565507542675 },
  { x: 19.055986763072756, y: 209.7776493091453 },
  { x: 17.775574513647705, y: 209.61448037068584 },
  { x: 16.50027422118634, y: 209.41597096674332 },
  { x: 15.230898480003699, y: 209.18188470624423 },
  { x: 13.968673568793387, y: 208.911955649231 },
  { x: 12.714678021828083, y: 208.60603605128264 },
  { x: 11.46988695228584, y: 208.26424410793592 },
  { x: 10.235659608839079, y: 207.88681621026436 },
  { x: 9.012601743613555, y: 207.47387055380457 },
  { x: 7.802190800818428, y: 207.02587992070355 },
  { x: 6.605076855905726, y: 206.5431693486873 },
  { x: 5.422766901968792, y: 206.02641846209204 },
  { x: 4.255231390123441, y: 205.47601139641216 },
  { x: 3.1038295690421016, y: 204.89289371594154 },
  { x: 1.9688717020086943, y: 204.2775973005954 },
  { x: 0.8516283910430967, y: 203.6312154590886 },
  { x: -0.24772307054959236, y: 202.95433916910477 },
  { x: -1.3282518929176033, y: 202.24823903266378 },
  { x: -2.3897216849874705, y: 201.513624222986 },
  { x: -3.4315710179597136, y: 200.75161759767047 },
  { x: -4.45348962855041, y: 199.96310562324263 },
  { x: -5.455314997896552, y: 199.1491225106489 },
  { x: -6.43669253938794, y: 198.31043653087804 },
  { x: -7.397341538624837, y: 197.44840693260244 },
  { x: -8.3373358678177, y: 196.5637133401584 },
  { x: -9.256350489240512, y: 195.65733086672387 },
  { x: -10.154355854009092, y: 194.73011642994024 },
  { x: -11.031292864355072, y: 193.7830451429855 },
  { x: -11.887087648067995, y: 192.81691482573262 },
  { x: -12.721932272895053, y: 191.8322869069811 },
  { x: -13.535457377783954, y: 190.83031379321406 },
  { x: -14.327810707155615, y: 189.81132052215744 },
  { x: -15.09885929103121, y: 188.7759867181476 },
  { x: -15.848351963895187, y: 187.72522839659413 },
  { x: -16.576318274631724, y: 186.65928194857054 },
  { x: -17.282433185514808, y: 185.5787679006446 },
  { x: -17.96615004218705, y: 184.48418858384753 },
  { x: -18.627158581364526, y: 183.37539625375828 },
  { x: -19.264468915427102, y: 182.2528932414081 },
  { x: -19.87673657014444, y: 181.11667954679692 },
  { x: -20.461686281434446, y: 179.9661050944727 },
  { x: -21.014708423364535, y: 178.79978108687885 },
  { x: -20.949715652603654, y: 177.84916393382213 },
  { x: -19.759235432190078, y: 177.34969914447404 },
  { x: -18.56893250508159, y: 176.8502934528943 },
  { x: -17.378910292372854, y: 176.3510059568513 },
  { x: -16.18860736526437, y: 175.85160026527157 },
  { x: -14.99840785925053, y: 175.35225367146023 },
  { x: -13.808104932142049, y: 174.85284797988047 },
  { x: -12.617949749454484, y: 174.3535309349533 },
  { x: -11.427543401251361, y: 173.8540661456052 },
  { x: -10.237299571911246, y: 173.35471955179386 },
  { x: -9.04687844926603, y: 172.85525476244575 },
  { x: -7.856368679968267, y: 172.35578997309767 },
  { x: -6.666065752859786, y: 171.85638428151796 },
  { x: -5.475659404656663, y: 171.35694904105404 },
  { x: -4.285474673084915, y: 170.85760244724264 },
  { x: -3.0953933626078065, y: 170.3582854023155 },
  { x: -1.9050904354993252, y: 169.85887971073575 },
  { x: -0.7146988617382943, y: 169.35944447027182 },
  { x: 0.4756040653701871, y: 168.8600683275763 },
  { x: 1.6655671803105623, y: 168.36081038041746 },
  { x: 2.855751911882311, y: 167.8614342377219 },
  { x: 4.046158260085433, y: 167.361998997258 },
  { x: 5.236357766099274, y: 166.86265240344665 },
  { x: 6.426542497671023, y: 166.3633058096353 },
  { x: 7.616830650337413, y: 165.86390011805557 },
  { x: 8.807133577445894, y: 165.36452397536002 },
  { x: 9.997421730112285, y: 164.86511828378028 },
  { x: 11.187828078315407, y: 164.36568304331635 },
  { x: 12.37823442651853, y: 163.86624780285246 },
  { x: 13.568419158090277, y: 163.3669012090411 },
  { x: 14.7588255062934, y: 162.8674659685772 },
  { x: 15.394377681747079, y: 163.75963542871958 },
  { x: 16.04414287049286, y: 164.8741602423403 },
  { x: 16.801983103138582, y: 165.9185951026786 },
  { x: 17.655399201674758, y: 166.88599602195137 },
  { x: 18.614009327903016, y: 167.74950306443608 },
  { x: 19.66060125678666, y: 168.50409291982166 },
  { x: 20.77422482943982, y: 169.15591175601818 },
  { x: 21.830021235746518, y: 169.7494010948371 },
  { x: 21.414165014194694, y: 170.97139520023202 },
  { x: 20.99833834152706, y: 172.19330065897444 },
  { x: 20.582526443301514, y: 173.4151765688326 },
  { x: 20.166670221749694, y: 174.63717067422752 },
  { x: 19.750814000197874, y: 175.8591352307383 },
  { x: 19.33491345531978, y: 177.08124753166996 },
  { x: 18.91910155709423, y: 178.30312344152813 },
  { x: 18.503215786658227, y: 179.5252357424598 },
  { x: 18.08738911399059, y: 180.747111652318 },
  { x: 17.671503343554583, y: 181.9691944043655 },
  { x: 17.255647122002763, y: 183.19121805864458 },
  { x: 16.83976135156676, y: 184.41327126180792 },
  { x: 16.42389035557285, y: 185.635294916087 },
  { x: 16.008034134021027, y: 186.8573481192503 },
  { x: 15.592177912469207, y: 188.07931267576103 },
  { x: 15.176306916475294, y: 189.30133633004016 },
  { x: 14.760435920481383, y: 190.52335998431928 },
  { x: 14.344594473371655, y: 191.74532454083 },
  { x: 13.928767800704017, y: 192.96722999957242 },
  { x: 13.512926353594288, y: 194.18919455608315 },
  { x: 13.097070132042468, y: 195.4111886614781 },
  { x: 12.681213910490646, y: 196.63318276687303 },
  { x: 12.265357688938826, y: 197.85517687226795 },
  { x: 11.849501467387006, y: 199.07717097766286 },
  { x: 11.433645245835185, y: 200.2991650830578 },
  { x: 11.017789024283365, y: 201.5211591884527 },
  { x: 10.601962351615727, y: 202.74306464719513 },
  { x: 10.186091355621814, y: 203.9651178503584 },
  { x: 9.770249908512085, y: 205.18705285798498 },
  { x: 9.354393686960265, y: 206.4090469633799 },
  { x: 9.149989280623197, y: 207.00962803440282 },
  { x: 9.565727306638285, y: 205.78781122231297 },
  { x: 9.98152443042174, y: 204.56581711691805 },
  { x: 10.397321554205194, y: 203.3438230115231 },
  { x: 10.81311867798865, y: 202.121799357244 },
  { x: 11.228930576214195, y: 200.8997461540807 },
  { x: 11.64474247443974, y: 199.6777224998016 },
  { x: 12.060480500454828, y: 198.4558761388276 },
  { x: 12.476218526469916, y: 197.23402977785355 },
  { x: 12.891986101369186, y: 196.01212431911117 },
  { x: 13.307797999594733, y: 194.79007111594788 },
  { x: 13.723595123378187, y: 193.56807701055297 },
  { x: 14.139347923835366, y: 192.34620110069477 },
  { x: 14.55513027317673, y: 191.1242660930682 },
  { x: 14.97091262251809, y: 189.9022719876733 },
  { x: 15.386709746301547, y: 188.6803074311625 },
  { x: 15.802506870085, y: 187.45825422799922 },
  { x: 16.218303993868453, y: 186.23628967148846 },
  { x: 16.63410111765191, y: 185.01426601720934 },
  { x: 17.049853918109086, y: 183.79241965623535 },
  { x: 17.465665816334635, y: 182.57033690418785 },
  { x: 17.88146294011809, y: 181.34834279879294 },
  { x: 18.297274838343636, y: 180.12628959562966 },
  { x: 18.71310151101127, y: 178.90420684358216 },
  { x: 19.128883860352634, y: 177.6822422870714 },
  { x: 19.544666209693997, y: 176.46030727944483 },
  { x: 19.960389461266995, y: 175.23849046735504 },
  { x: 20.37620135949254, y: 174.0164668130759 },
  { x: 20.792028032160175, y: 172.79435451214422 },
  { x: 21.20782515594363, y: 171.5723604067493 },
  { x: 21.62365182861127, y: 170.35027765470184 },
  { x: 22.352711448062585, y: 169.89244724316782 },
  { x: 23.56971179203056, y: 170.31966501068808 },
  { x: 24.833399373007936, y: 170.5785427850168 },
  { x: 26.1194111359857, y: 170.681816135237 },
  { x: 27.40864372733943, y: 170.63536528930106 },
  { x: 28.680014018204435, y: 170.41764911063947 },
  { x: 29.914950534871593, y: 170.04441715452185 },
  { x: 31.10343620560281, y: 169.5422634167131 },
  { x: 32.238113358236475, y: 168.92832625003942 },
  { x: 33.12839168979116, y: 168.8745768297102 },
  { x: 33.66866348819621, y: 170.04686971190907 },
  { x: 34.208905737717075, y: 171.2191921429921 },
  { x: 34.74911843835376, y: 172.39145547630673 },
  { x: 35.28939023675881, y: 173.56377790738975 },
  { x: 35.829573388511314, y: 174.7359525940519 },
  { x: 36.36987473580054, y: 175.90836367178744 },
  { x: 36.91005788755305, y: 177.08056790733374 },
  { x: 37.45035923484228, y: 178.25300853395348 },
  { x: 37.99063103324733, y: 179.4253605139207 },
  { x: 38.53084373388402, y: 180.59759429835117 },
  { x: 39.07108598340489, y: 181.76982808278163 },
  { x: 39.611357781809936, y: 182.94220961163305 },
  { x: 40.15160003133081, y: 184.11456159160025 },
  { x: 40.69184228085168, y: 185.2868249249149 },
  { x: 41.232084530372546, y: 186.45914735599794 },
  { x: 41.77232677989341, y: 187.6314106893126 },
  { x: 42.31259857829847, y: 188.8037626692798 },
  { x: 42.85289992558769, y: 189.97620329589955 },
  { x: 43.39314217510857, y: 191.14846662921423 },
  { x: 43.933354875745245, y: 192.32072996252884 },
  { x: 44.473597125266124, y: 193.49299329584352 },
  { x: 45.01386892367117, y: 194.6654043735791 },
  { x: 45.55414072207623, y: 195.8377268046621 },
  { x: 46.094264776060356, y: 197.00981284467167 },
  { x: 46.63456612334959, y: 198.1821943735231 },
  { x: 47.174837921754644, y: 199.35454635349026 },
  { x: 47.715139269043874, y: 200.52698698011005 },
  { x: 48.255411067448925, y: 201.69933896007723 },
  { x: 48.79568286585398, y: 202.87172048892862 },
  { x: 49.33592511537485, y: 204.04404292001163 },
  { x: 48.95152368103601, y: 203.20981882175244 },
  { x: 48.41128143151514, y: 202.03749639066942 },
  { x: 47.871068730878456, y: 200.8651739595864 },
  { x: 47.33082648135758, y: 199.69285152850338 },
  { x: 46.790613780720896, y: 198.52052909742034 },
  { x: 46.25037153120003, y: 197.34817711745313 },
  { x: 45.71018837944754, y: 196.17597288190686 },
  { x: 45.16997567881085, y: 195.003679999708 },
  { x: 44.62976297817416, y: 193.83138711750917 },
  { x: 44.08952072865329, y: 192.65903513754196 },
  { x: 43.549308028016604, y: 191.48671270645892 },
  { x: 43.00906577849574, y: 190.3143902753759 },
  { x: 42.46882352897487, y: 189.14203829540872 },
  { x: 41.92858127945401, y: 187.9697158643257 },
  { x: 41.38836857881732, y: 186.79739343324266 },
  { x: 40.848126329296456, y: 185.62504145327546 },
  { x: 40.30788407977558, y: 184.45268947330823 },
  { x: 39.767671379138896, y: 183.2803670422252 },
  { x: 39.2274882273864, y: 182.10816280667893 },
  { x: 38.68724597786554, y: 180.93581082671173 },
  { x: 38.147003728344664, y: 179.76348839562868 },
  { x: 37.60679102770798, y: 178.59116596454567 },
  { x: 37.06654877818711, y: 177.41884353346265 },
  { x: 36.526336077550425, y: 176.24652110237963 },
  { x: 35.98609382802955, y: 175.0741986712966 },
  { x: 35.44588112739287, y: 173.90187624021357 },
  { x: 34.905638877872, y: 172.7295242602464 },
  { x: 34.365396628351135, y: 171.55720182916338 },
  { x: 33.82515437883027, y: 170.38482030031196 },
  { x: 33.284912129309404, y: 169.21246832034475 },
  { x: 33.33901613624878, y: 168.19063835640662 },
  { x: 34.33425210442208, y: 167.36912027834617 },
  { x: 35.28052557150386, y: 166.49145932033767 },
  { x: 36.17024247425906, y: 165.55668036920315 },
  { x: 36.992765214381734, y: 164.5621535742503 },
  { x: 37.75258522226773, y: 163.51884157151093 },
  { x: 38.452716484103725, y: 162.43466346194631 },
  { x: 39.18978385116868, y: 161.57157010384014 },
  { x: 40.41236893424727, y: 161.98531358017289 },
  { x: 41.635072212862596, y: 162.39908660538978 },
  { x: 42.85759819817282, y: 162.81280053283834 },
  { x: 44.080360574556515, y: 163.22657355805524 },
  { x: 45.30315249982439, y: 163.6404056810405 },
  { x: 46.52585577843971, y: 164.0541787062574 },
  { x: 47.748440861518304, y: 164.46789263370596 },
  { x: 48.97114414013364, y: 164.88166565892286 },
  { x: 50.19384741874896, y: 165.29543868413978 },
  { x: 51.416580246248465, y: 165.70921170935665 },
  { x: 52.63928352486379, y: 166.12298473457358 },
  { x: 53.86198680347912, y: 166.5367577597905 },
  { x: 55.08460143544189, y: 166.95050123612322 },
  { x: 56.3073342629414, y: 167.3643038102243 },
  { x: 57.53003754155673, y: 167.7780768354412 },
  { x: 58.75256352686696, y: 168.19179076288975 },
  { x: 59.97532590325065, y: 168.60556378810668 },
  { x: 61.198058730750155, y: 169.01936636220776 },
  { x: 62.42079155824967, y: 169.43313938742466 },
  { x: 63.64355393463336, y: 169.8469124126416 },
  { x: 64.86634585990123, y: 170.26074453562686 },
  { x: 66.08899004074819, y: 170.67448801195957 },
  { x: 67.31175241713188, y: 171.08826103717647 },
  { x: 68.53445569574721, y: 171.50203406239336 },
  { x: 69.75727716989927, y: 171.91586618537863 },
  { x: 70.98000999739878, y: 172.32963921059556 },
  { x: 72.2027132760141, y: 172.74341223581249 },
  { x: 73.4254756523978, y: 173.15721480991354 },
  { x: 74.64811983324475, y: 173.57095828624628 },
  { x: 75.87082311186008, y: 173.98473131146318 },
  { x: 77.09355593935959, y: 174.3985043366801 },
  { x: 76.59370701451711, y: 174.22966201245745 },
  { x: 75.37091508924924, y: 173.81630267161913 },
  { x: 74.14803451732881, y: 173.40288423301243 },
  { x: 72.92527214094513, y: 172.9895248921741 },
  { x: 71.70242111790888, y: 172.57613600245153 },
  { x: 70.47957009487263, y: 172.16274711272902 },
  { x: 69.25665997406803, y: 171.74935822300648 },
  { x: 68.03386804880016, y: 171.33596933328397 },
  { x: 66.81095792799555, y: 170.92258044356143 },
  { x: 65.58825464938022, y: 170.5092211027231 },
  { x: 64.3653740774598, y: 170.0958322130006 },
  { x: 63.14249350553937, y: 169.68241377439386 },
  { x: 61.91970158027149, y: 169.2690544335555 },
  { x: 60.69682100835107, y: 168.855665543833 },
  { x: 59.47399953419902, y: 168.44227665411046 },
  { x: 58.25123715781532, y: 168.02891731327213 },
  { x: 57.028386134779076, y: 167.61552842354962 },
  { x: 55.80556466062702, y: 167.20213953382708 },
  { x: 54.58268408870659, y: 166.78875064410457 },
  { x: 53.359862614554544, y: 166.375361754382 },
  { x: 52.137011591518295, y: 165.9619728646595 },
  { x: 50.914131019597875, y: 165.54858397493697 },
  { x: 49.691457289866726, y: 165.1352541829828 },
  { x: 48.46863581571467, y: 164.72186529326027 },
  { x: 47.245814341562614, y: 164.30850595242194 },
  { x: 46.02296331852637, y: 163.89511706269943 },
  { x: 44.80014184437431, y: 163.48172817297691 },
  { x: 43.57726127245389, y: 163.06833928325437 },
  { x: 42.35441024941765, y: 162.65495039353183 },
  { x: 41.131588775265584, y: 162.2415615038093 },
  { x: 39.90876730111353, y: 161.82817261408678 },
  { x: 39.10358975600638, y: 161.21376266526616 },
  { x: 39.430577708377314, y: 159.96552915071658 },
  { x: 39.648205240386346, y: 158.693420137747 },
  { x: 39.784573340891676, y: 157.41002345101944 },
  { x: 39.847748855275285, y: 156.12118976960218 },
  { x: 39.792876577347144, y: 154.8320901482273 },
  { x: 39.61345575258695, y: 153.55433729837873 },
  { x: 39.31521886452622, y: 152.29895295385683 },
  { x: 38.89444275375791, y: 151.0793818569649 },
  { x: 39.675390213834866, y: 150.37339991606063 },
  { x: 40.83497707583494, y: 149.80632727970146 },
  { x: 41.994652584487575, y: 149.2391955455739 },
  { x: 43.154298544256015, y: 148.67209336033054 },
  { x: 44.31385585737191, y: 148.10502072397134 },
  { x: 45.47350181714035, y: 147.53791853872798 },
  { x: 46.633088679140435, y: 146.9708459023688 },
  { x: 47.79249824783541, y: 146.40383236377798 },
  { x: 48.95208510983549, y: 145.8367597274188 },
  { x: 50.111553776298834, y: 145.26974618882798 },
  { x: 51.27114063829892, y: 144.70267355246878 },
  { x: 52.43078659806736, y: 144.13554181834124 },
  { x: 53.59046210671998, y: 143.56843963309788 },
  { x: 54.749989870951694, y: 143.00136699673868 },
  { x: 55.90957673295178, y: 142.4342943603795 },
  { x: 57.0690749482993, y: 141.86728082178868 },
  { x: 58.228602712531014, y: 141.3002081854295 },
  { x: 59.38821912341527, y: 140.7331355490703 },
  { x: 60.547776436531166, y: 140.1660629127111 },
  { x: 61.70736329853125, y: 139.59899027635194 },
  { x: 62.866950160531324, y: 139.03191763999274 },
  { x: 64.02656657141559, y: 138.46481545474938 },
  { x: 65.18615343341565, y: 137.8977428183902 },
  { x: 66.34568119764738, y: 137.330670182031 },
  { x: 67.50526805964746, y: 136.76359754567181 },
  { x: 68.66488447053172, y: 136.19652490931264 },
  { x: 69.8244713325318, y: 135.6294227240693 },
  { x: 70.98393999899514, y: 135.06240918547846 },
  { x: 72.14355640987941, y: 134.4953070002351 },
  { x: 73.30317282076366, y: 133.9282343638759 },
  { x: 74.31941804559119, y: 133.4312516807992 },
  { x: 73.1596834391702, y: 133.9984720615793 },
  { x: 72.0001261260543, y: 134.56560379570683 },
  { x: 70.84059836182259, y: 135.13270598095022 },
  { x: 69.68110014647506, y: 135.69980816619358 },
  { x: 68.52154283335916, y: 136.26693990032115 },
  { x: 67.36201506912745, y: 136.8340420855645 },
  { x: 66.20248730489574, y: 137.40117381969205 },
  { x: 65.04292999177984, y: 137.96830555381962 },
  { x: 63.88337267866395, y: 138.53543728794716 },
  { x: 62.72384491443224, y: 139.10253947319052 },
  { x: 61.564287601316344, y: 139.66967120731806 },
  { x: 60.404730288200454, y: 140.23680294144563 },
  { x: 59.245202523968736, y: 140.803905126689 },
  { x: 58.08567475973703, y: 141.37103686081656 },
  { x: 56.926206093273684, y: 141.93810949717573 },
  { x: 55.76658968238942, y: 142.5052707801875 },
  { x: 54.60700282038934, y: 143.07240251431503 },
  { x: 53.447475056157636, y: 143.63953424844257 },
  { x: 52.287858645273374, y: 144.2066955314543 },
  { x: 51.12827178327329, y: 144.77382726558187 },
  { x: 49.968773567925766, y: 145.34092945082523 },
  { x: 48.80921625480987, y: 145.90806118495277 },
  { x: 47.64959984392561, y: 146.4752224679645 },
  { x: 46.489983433041346, y: 147.04235420209207 },
  { x: 45.330514766578005, y: 147.60945638733543 },
  { x: 44.1709574534621, y: 148.176588121463 },
  { x: 43.01131149369366, y: 148.7437494044747 },
  { x: 41.851842827230314, y: 149.31085158971808 },
  { x: 40.692285514114424, y: 149.87795377496144 },
  { x: 39.53275774988271, y: 150.445085509089 },
  { x: 38.578181046345456, y: 150.39975752075202 },
  { x: 37.925889428002016, y: 149.2862964669619 },
  { x: 37.189915369651835, y: 148.22637799131164 },
  { x: 36.366210674161835, y: 147.23323999391533 },
  { x: 35.43116578306965, y: 146.3449414376009 },
  { x: 34.40218498915918, y: 145.56629879049024 },
  { x: 33.31298356928341, y: 144.87390933631025 },
  { x: 32.28556886623464, y: 144.2184855362434 },
  { x: 32.72173994566239, y: 143.00364226082078 },
  { x: 33.15788147620596, y: 141.78888763205074 },
  { x: 33.59405255563371, y: 140.57401480774396 },
  { x: 34.03025318394564, y: 139.35914198343715 },
  { x: 34.46642426337339, y: 138.1442396102462 },
  { x: 34.90262489168532, y: 136.9293963348236 },
  { x: 35.33882551999725, y: 135.71446441274844 },
  { x: 35.774996599425, y: 134.49962113732585 },
  { x: 36.21119722773693, y: 133.2846596663665 },
  { x: 36.64739785604887, y: 132.06975729317554 },
  { x: 37.08356893547661, y: 130.8549435666371 },
  { x: 37.519740014904365, y: 129.64007074233032 },
  { x: 37.95591109433211, y: 128.42519791802354 },
  { x: 38.392111722644046, y: 127.21032509371675 },
  { x: 38.82825325318761, y: 125.99554091606251 },
  { x: 39.26442433261536, y: 124.78069764063991 },
  { x: 39.70065450981148, y: 123.56570662079639 },
  { x: 40.13682558923923, y: 122.3508633453738 },
  { x: 40.572996668666974, y: 121.13602006995119 },
  { x: 41.009167748094725, y: 119.92120634341276 },
  { x: 41.445368376406655, y: 118.70624487245344 },
  { x: 41.88156900471859, y: 117.49137204814664 },
  { x: 42.31774008414634, y: 116.27652877272405 },
  { x: 42.75394071245827, y: 115.0615968506489 },
  { x: 43.19008224300183, y: 113.84681267299466 },
  { x: 43.6262237735454, y: 112.6320580442246 },
  { x: 44.062424401857335, y: 111.41718521991781 },
  { x: 44.49856593240089, y: 110.20240104226359 },
  { x: 44.93473701182865, y: 108.98758731572516 },
  { x: 45.370908091256396, y: 107.77274404030256 },
  { x: 45.35173086542152, y: 107.82610932513735 },
  { x: 44.91555978599377, y: 109.04101169832833 },
  { x: 44.47938870656602, y: 110.25582542486674 },
  { x: 44.04318807825408, y: 111.47069824917354 },
  { x: 43.60698744994216, y: 112.68565972013288 },
  { x: 43.17075727274604, y: 113.9006211910922 },
  { x: 42.73458619331829, y: 115.115494015399 },
  { x: 42.29838556500636, y: 116.33045548635833 },
  { x: 41.862184936694426, y: 117.54532831066511 },
  { x: 41.42604340615086, y: 118.76011248831935 },
  { x: 40.989901875607295, y: 119.97489666597359 },
  { x: 40.55370124729536, y: 121.18976949028038 },
  { x: 40.1175597167518, y: 122.40458321681879 },
  { x: 39.68135908843986, y: 123.61942649224139 },
  { x: 39.24518800901212, y: 124.834269767664 },
  { x: 38.80901692958437, y: 126.04914259197079 },
  { x: 38.37281630127244, y: 127.26410406293012 },
  { x: 37.93661567296051, y: 128.4789768872369 },
  { x: 37.500444593532755, y: 129.6938497115437 },
  { x: 37.064273514105004, y: 130.9086929869663 },
  { x: 36.62804333690889, y: 132.12365445792562 },
  { x: 36.19184270859696, y: 133.3385568311166 },
  { x: 35.75567162916921, y: 134.55345920430756 },
  { x: 35.31950054974146, y: 135.7682433819618 },
  { x: 34.88327037254535, y: 136.98323440180533 },
  { x: 34.447099293117596, y: 138.1981367749963 },
  { x: 34.010928213689844, y: 139.41292095265052 },
  { x: 33.574786683146286, y: 140.62773467918893 },
  { x: 33.138615603718534, y: 141.84257795461156 },
  { x: 32.702414975406604, y: 143.05748032780252 },
  { x: 32.26618479821048, y: 144.27247134764605 },
  { x: 31.115048917086796, y: 143.76804234575516 },
  { x: 29.904431132102385, y: 143.32073133699035 },
  { x: 28.665919200449064, y: 142.95725051265322 },
  { x: 27.406693500983344, y: 142.67488137539885 },
  { x: 26.12957595214471, y: 142.49324438432492 },
  { x: 24.840106969717514, y: 142.50547762237676 },
  { x: 23.565397654939815, y: 142.70298236425705 },
  { x: 22.326073128971455, y: 143.0610261939045 },
  { x: 21.137631781566515, y: 143.5629435406398 },
  { x: 20.307588850419222, y: 143.23684205479435 },
  { x: 19.747474976285176, y: 142.0738570711132 },
  { x: 19.187390651035308, y: 140.91096073408463 },
  { x: 18.62726200245917, y: 139.74794620151928 },
  { x: 18.06723677497767, y: 138.58513851114324 },
  { x: 17.50712290084362, y: 137.42215352746211 },
  { x: 16.94699425226748, y: 136.25916854378096 },
  { x: 16.38695425034389, y: 135.09633130452073 },
  { x: 15.826840376209839, y: 133.93334632083958 },
  { x: 15.266741276517882, y: 132.77039088604263 },
  { x: 14.706642176825927, y: 131.60743545124566 },
  { x: 14.146528302691877, y: 130.44448001644872 },
  { x: 13.586443977442011, y: 129.28155413053594 },
  { x: 13.026374426634238, y: 128.11865779350737 },
  { x: 12.466275326942279, y: 126.95573190759457 },
  { x: 11.90614667836614, y: 125.79271737502924 },
  { x: 11.34601802979, y: 124.62970284246393 },
  { x: 10.78590415565595, y: 123.46674740766696 },
  { x: 10.225790281521903, y: 122.30373287510163 },
  { x: 9.665691181829944, y: 121.14080698918886 },
  { x: 9.10562163102217, y: 119.97791065216026 },
  { x: 8.545522531330212, y: 118.81498476624749 },
  { x: 7.985423431638256, y: 117.65202933145054 },
  { x: 7.425353880830481, y: 116.48913299442194 },
  { x: 6.865254781138525, y: 115.32620710850915 },
  { x: 6.305200004772842, y: 114.16334032036475 },
  { x: 5.745071356196701, y: 113.00029623891525 },
  { x: 5.184987030946836, y: 111.83739990188666 },
  { x: 4.624932254581153, y: 110.67453311374224 },
  { x: 4.064818380447105, y: 109.51157767894529 },
  { x: 3.677417734363675, y: 108.70728660036363 },
  { x: 4.237265668540075, y: 109.87033068181314 },
  { x: 4.797039730506018, y: 111.0332565677259 },
  { x: 5.356902439124509, y: 112.19635974694378 },
  { x: 5.916765147743001, y: 113.35943337727747 },
  { x: 6.476642630803585, y: 114.52253655649535 },
  { x: 7.03653488830626, y: 115.6856988334816 },
  { x: 7.596412371366843, y: 116.84883156158365 },
  { x: 8.156275079985335, y: 118.01190519191734 },
  { x: 8.716108239719643, y: 119.17491972448266 },
  { x: 9.275882301685586, y: 120.33784561039545 },
  { x: 9.835715461419896, y: 121.50088969184495 },
  { x: 10.395578170038387, y: 122.66399287106283 },
  { x: 10.95545565309897, y: 123.8270960502807 },
  { x: 11.51530358727537, y: 124.9901401317302 },
  { x: 12.075033325915038, y: 126.15294782210626 },
  { x: 12.634881260091438, y: 127.31599190355576 },
  { x: 13.19474396870993, y: 128.47909508277363 },
  { x: 13.75459190288633, y: 129.6421687131073 },
  { x: 14.314439837062732, y: 130.80521279455684 },
  { x: 14.874287771239132, y: 131.96828642489052 },
  { x: 15.43410615653135, y: 133.13130095745586 },
  { x: 15.993983639591931, y: 134.29440413667373 },
  { x: 16.553816799326242, y: 135.45741866923905 },
  { x: 17.11366473350264, y: 136.62049229957273 },
  { x: 17.67349789323695, y: 137.78353638102226 },
  { x: 18.233316278529166, y: 138.9465213647034 },
  { x: 18.79317898714766, y: 140.1095949950371 },
  { x: 19.352997372439877, y: 141.2726095276024 },
  { x: 19.91287485550046, y: 142.43571270682028 },
  { x: 20.472737564118948, y: 143.59881588603815 },
  { x: 19.65955227139816, y: 144.33830626160614 },
  { x: 18.679002098663897, y: 145.1759580304306 },
  { x: 17.80918636940606, y: 146.1288799964536 },
  { x: 17.03129721884206, y: 147.15848131693193 },
  { x: 16.333101408920065, y: 148.24378228409552 },
  { x: 15.711023524653912, y: 149.374558984017 },
  { x: 15.160926722257956, y: 150.54206494697814 },
  { x: 14.680151602155714, y: 151.7398585162271 },
  { x: 14.270072187461702, y: 152.96356645690463 },
  { x: 13.974539022303745, y: 154.21821207932197 },
  { x: 13.853802281531319, y: 155.50305666137447 },
  { x: 13.827592421260848, y: 156.7933677870009 },
  { x: 13.89091568006538, y: 158.08234921283906 },
  { x: 14.046446231963484, y: 159.36344108660032 },
  { x: 14.299325582803041, y: 160.6289016006287 },
  { x: 14.655714674936235, y: 161.86912736756466 },
  { x: 15.121183473031595, y: 163.07259432257675 },
  { x: 15.699381264285744, y: 164.22609411443509 },
  { x: 16.391224064108357, y: 165.31520688765832 },
  { x: 17.193195555281637, y: 166.32589692225937 },
  { x: 18.0973766368445, y: 167.2463446645651 },
  { x: 19.092051176218316, y: 168.068099133699 },
  { x: 20.163272100068628, y: 168.78734852360154 },
  { x: 21.29645703405105, y: 169.40462471418792 },
  { x: 22.478220333630592, y: 169.92297124052902 },
  { x: 23.70423308727443, y: 170.32459967434667 },
  { x: 24.967477434989064, y: 170.58634369044117 },
  { x: 26.253045964704082, y: 170.69204004916435 },
  { x: 27.541495510626955, y: 170.63223310757763 },
  { x: 28.811654297240448, y: 170.40730700117535 },
  { x: 30.04437464759387, y: 170.0269833128538 },
  { x: 31.225532195047663, y: 169.50795716217644 },
  { x: 32.34688280091472, y: 168.86973081270418 },
  { x: 33.405205636819076, y: 168.1312746480826 },
  { x: 34.40029386057146, y: 167.30960882560126 },
  { x: 35.33412724741213, y: 166.41882816301546 },
  { x: 36.209069708075745, y: 165.47010213854648 },
  { x: 37.027396506644415, y: 164.47208857525996 },
  { x: 37.790378245138, y: 163.4311404832553 },
  { x: 38.49636018604226, y: 162.35071508198192 },
  { x: 39.097798174706476, y: 161.21284664985652 },
  { x: 39.43388718340583, y: 159.96709524157828 },
  { x: 39.669775925840064, y: 158.6983548014056 },
  { x: 39.81087184781469, y: 157.4155786412459 },
  { x: 39.85339269215427, y: 156.12571074888223 },
  { x: 39.79036492219158, y: 154.83687706746497 },
  { x: 39.61398763250224, y: 153.55868098435366 },
  { x: 39.31710999311395, y: 152.3029716021057 },
  { x: 38.89441320487373, y: 151.0839619340133 },
  { x: 38.34468576353006, y: 149.91678100877814 },
  { x: 37.6715326329533, y: 148.81620326849185 },
  { x: 36.88334569625147, y: 147.79478698893226 },
  { x: 35.99291962027587, y: 146.86098315097576 },
  { x: 35.015294787075746, y: 146.01892859840802 },
  { x: 33.96557067646868, y: 145.26838694015555 },
  { x: 32.85804894839935, y: 144.60601915230563 },
  { x: 31.70499238980375, y: 144.02638824016861 },
  { x: 30.516299876883252, y: 143.52370262244455 },
  { x: 29.29622644896023, y: 143.10304470721297 },
  { x: 28.046929174580054, y: 142.78007540309093 },
  { x: 26.77343136405386, y: 142.57305592050366 },
  { x: 25.485262532530726, y: 142.50145897412784 },
  { x: 24.197935844206807, y: 142.58413675207234 },
  { x: 22.93259352571517, y: 142.8342089589145 },
  { x: 21.713598632064834, y: 143.25560559625066 },
  { x: 20.564073165129123, y: 143.84052575865647 },
  { x: 19.501258898828922, y: 144.57144695781133 },
  { x: 18.534641024987025, y: 145.42582339508348 },
  { x: 17.666686875432728, y: 146.3804591963891 },
  { x: 16.895579193788766, y: 147.41505427829438 },
  { x: 16.21817102388963, y: 148.51341585226692 },
  { x: 15.632526913821323, y: 149.66328113137072 },
  { x: 15.145723821345717, y: 150.85820845885388 },
  { x: 14.09415290547721, y: 150.7023085459035 },
  { x: 12.893818132188542, y: 150.22769436815344 },
  { x: 11.693439035573602, y: 149.753021092635 },
  { x: 10.493045164516568, y: 149.27837736600077 },
  { x: 9.292666067901626, y: 148.80373363936656 },
  { x: 8.092316520170867, y: 148.32908991273231 },
  { x: 6.891996521324292, y: 147.85444618609807 },
  { x: 5.691617424709349, y: 147.37980245946383 },
  { x: 4.491282651420683, y: 146.9051882817138 },
  { x: 3.2908740059215575, y: 146.43051500619538 },
  { x: 2.090480134864524, y: 145.95584173067695 },
  { x: 0.8901305871337652, y: 145.48119800404274 },
  { x: -0.31021896059699355, y: 145.00658382629268 },
  { x: -1.510686703864485, y: 144.53188100189007 },
  { x: -2.711065800479427, y: 144.05723727525586 },
  { x: -3.91145967153646, y: 143.58256399973743 },
  { x: -5.111912640361861, y: 143.107890724219 },
  { x: -6.312276962534711, y: 142.63324699758476 },
  { x: -7.512641284707561, y: 142.15860327095055 },
  { x: -8.713064704648778, y: 141.68392999543212 },
  { x: -9.913429026821628, y: 141.20928626879788 },
  { x: -11.113852446762845, y: 140.73461299327948 },
  { x: -12.314187220051513, y: 140.2599988155294 },
  { x: -13.514551542224362, y: 139.7853550888952 },
  { x: -14.714945413281395, y: 139.31068181337676 },
  { x: -15.91526541212797, y: 138.83606763562673 },
  { x: -17.115644508742914, y: 138.3613943601083 },
  { x: -18.316008830915763, y: 137.88675063347407 },
  { x: -19.516387927530705, y: 137.41210690683982 },
  { x: -20.716840896356107, y: 136.93743363132143 },
  { x: -21.561244585216418, y: 137.40696540099196 },
  { x: -22.070623025207965, y: 138.59273257437832 },
  { x: -22.53519058233574, y: 139.79699734926334 },
  { x: -22.97184921835251, y: 141.01166333138084 },
  { x: -23.388281643145906, y: 142.23339149681814 },
  { x: -23.788949738227576, y: 143.46046801029257 },
  { x: -24.176616324268654, y: 144.69171091643682 },
  { x: -24.55334982316196, y: 145.92623374872542 },
  { x: -24.91956391928606, y: 147.16397740939 },
  { x: -25.256066612363977, y: 148.4100834042784 },
  { x: -25.563227263448017, y: 149.66378346240185 },
  { x: -25.83735226201527, y: 150.92513668152876 },
  { x: -26.073477395522968, y: 152.19408396389073 },
  { x: -26.26535307496637, y: 153.4704480161827 },
  { x: -26.403597529617326, y: 154.75369695848934 },
  { x: -26.473096505216137, y: 156.04244199325407 },
  { x: -26.440430213751643, y: 157.33228033673353 },
  { x: -26.32093452611491, y: 158.61727266320696 },
  { x: -26.17536194818653, y: 159.89978288340905 },
  { x: -25.999605185065047, y: 161.17848129755146 },
  { x: -25.797609012788907, y: 162.45333835675007 },
  { x: -25.571279334387928, y: 163.72405857216307 },
  { x: -25.321591263040155, y: 164.99052374825365 },
  { x: -25.049298295292257, y: 166.25226110287494 },
  { x: -24.754755017754434, y: 167.5089751471851 },
  { x: -24.43799097931087, y: 168.76025219680557 },
  { x: -24.09927211991921, y: 170.00582631177863 },
  { x: -23.73828817629553, y: 171.24510651442074 },
  { x: -23.35514256953448, y: 172.47770866923744 },
  { x: -22.94951026191004, y: 173.70310089631343 },
  { x: -22.521287832327562, y: 174.92081041350178 },
  { x: -22.07007637085058, y: 176.13009849869795 },
  { x: -21.59571335861608, y: 177.3306105652917 },
  { x: -21.097829434571786, y: 178.52148969564175 },
  { x: -20.5760552376654, y: 179.70208581429608 },
  { x: -20.03012482793927, y: 180.8717488458026 },
  { x: -19.459683618783203, y: 182.0296809702884 },
  { x: -18.864436121355368, y: 183.17493662345967 },
  { x: -18.244027749045564, y: 184.30680663209594 },
  { x: -17.598133464127777, y: 185.42437498078758 },
  { x: -16.926546424412727, y: 186.52669610524063 },
  { x: -16.22882339663766, y: 187.61264714785628 },
  { x: -15.504949606360494, y: 188.68131209322473 },
  { x: -14.754732985834032, y: 189.73165673039964 },
  { x: -13.97793714398481, y: 190.76249910401367 },
  { x: -13.17457685525492, y: 191.77283455200458 },
  { x: -12.344725991854817, y: 192.76148111900503 },
  { x: -11.488281132689862, y: 193.7271977518793 },
  { x: -10.605567315486072, y: 194.66897978856528 },
  { x: -9.696776607990637, y: 195.5857043714639 },
  { x: -8.762322694582119, y: 196.4761008985553 },
  { x: -7.802560161870717, y: 197.33919425666144 },
  { x: -6.817976566445455, y: 198.1739206859518 },
  { x: -5.809281081526727, y: 198.97927552436406 },
  { x: -4.777153331450745, y: 199.75434275648854 },
  { x: -3.7233810237105933, y: 200.49974290889315 },
  { x: -2.654878597205132, y: 201.22392696245421 },
  { x: -1.573079172817245, y: 201.9281064214233 },
  { x: -0.4778054572418332, y: 202.61115842820143 },
  { x: 0.6306913840055466, y: 203.27243290733657 },
  { x: 1.752426125366986, y: 203.91107294118737 },
  { x: 2.8872362479794766, y: 204.52610341657586 },
  { x: 4.035062654074654, y: 205.11660831809232 },
  { x: 5.19556553148441, y: 205.68167163032703 },
  { x: 6.368582361345738, y: 206.22025914233365 },
  { x: 7.553788105932623, y: 206.73148438758662 },
  { x: 8.750798629750683, y: 207.21434270402378 },
  { x: 9.959303669515997, y: 207.66788852735127 },
  { x: 11.178830443081631, y: 208.0908512555491 },
  { x: 12.408758423879743, y: 208.48249216651283 },
  { x: 13.648585280879216, y: 208.84142246268578 },
  { x: 14.8976904875122, y: 209.16681477531083 },
  { x: 16.155320547232034, y: 209.45754624678904 },
  { x: 17.420692414607853, y: 209.71246447063723 },
  { x: 18.692919623114168, y: 209.93041704037225 },
  { x: 19.971027059572936, y: 210.11019245174265 },
  { x: 21.25415780634284, y: 210.2505792004969 },
  { x: 22.54107081028819, y: 210.35024758684673 },
  { x: 23.830525018273296, y: 210.4078383621197 },
  { x: 25.12119073050991, y: 210.42148994661235 },
  { x: 26.411516630578415, y: 210.3893703095052 },
  { x: 27.699729785427824, y: 210.30882005122194 },
  { x: 28.983599254302305, y: 210.17629330566038 },
  { x: 30.260229246551916, y: 209.9862348825943 },
  { x: 31.52453735409714, y: 209.72709116830788 },
  { x: 32.78444267789908, y: 209.45417767399212 },
  { x: 34.05214890712537, y: 209.21119719935393 },
  { x: 35.313856712862474, y: 208.93887468272186 },
  { x: 36.56995023060478, y: 208.6417606522601 },
  { x: 37.82048855812065, y: 208.3218939809773 },
  { x: 39.06517620656825, y: 207.98010203763062 },
  { x: 40.303835882642495, y: 207.61703489767203 },
  { x: 41.53620164638571, y: 207.23304714771174 },
  { x: 42.76177116676681, y: 206.82802059221305 },
  { x: 43.98024895494394, y: 206.4020143289443 },
  { x: 45.191132679886, y: 205.95499880902136 },
  { x: 46.3938609127935, y: 205.48641260364465 },
  { x: 47.58796087151952, y: 204.99631481058262 },
  { x: 48.772752931727844, y: 204.48405535438323 },
  { x: 49.94761656685062, y: 203.9494864906255 },
  { x: 51.11178350589908, y: 203.39201724162584 },
  { x: 52.264485477884485, y: 202.81114527635313 },
  { x: 53.40489511404969, y: 202.20645691042878 },
  { x: 54.53203730121665, y: 201.57744981282167 },
  { x: 55.64490737732313, y: 200.9236216525007 },
  { x: 56.74253022919111, y: 200.24438145178223 },
  { x: 57.823605705916506, y: 199.53910868409835 },
  { x: 58.886981401016186, y: 198.8074783117231 },
  { x: 59.93132761470191, y: 198.0488698080886 },
  { x: 60.95525554941706, y: 197.26298768435308 },
  { x: 61.957228663184125, y: 196.44927051171697 },
  { x: 62.93568086514137, y: 195.6073932524543 },
  { x: 63.888986966658756, y: 194.73717861326 },
  { x: 64.81540358356945, y: 193.83841975194477 },
  { x: 65.71315778282248, y: 192.91102802185603 },
  { x: 66.58106760905049, y: 191.95559440067746 },
  { x: 67.42897284068651, y: 190.9824019001048 },
  { x: 68.26086257709525, y: 189.99538052173443 },
  { x: 69.07576170509867, y: 188.99435297226123 },
  { x: 69.87272466040291, y: 187.97899421395923 },
  { x: 70.6504512921039, y: 186.9488314646814 },
  { x: 71.40781874260269, y: 185.90362833335436 },
  { x: 72.14343821434267, y: 184.8430006844837 },
  { x: 72.85586181199886, y: 183.76662348034344 },
  { x: 73.54337570028864, y: 182.6742307809759 },
  { x: 74.20420694616102, y: 181.5654089020025 },
  { x: 74.83619848107062, y: 180.43998055011815 },
  { x: 75.43710458981953, y: 179.29759113871268 },
  { x: 76.00429542171545, y: 178.13815202113352 },
  { x: 76.53478653945588, y: 176.96145635519142 },
  { x: 77.02482523474954, y: 175.76738594534956 },
  { x: 77.47033376157917, y: 174.55597034049222 },
  { x: 77.86605241856016, y: 173.32747548057696 },
  { x: 78.20485992460438, y: 172.0820491100248 },
  { x: 78.47691650127881, y: 170.82040040205604 },
  { x: 78.66555657790416, y: 169.54379995869064 },
  { x: 78.76247691802494, y: 168.25821665453353 },
  { x: 78.93016683576441, y: 166.97836583390793 },
  { x: 79.06337320566215, y: 165.69452591391763 },
  { x: 79.16906956438534, y: 164.40805614323503 },
  { x: 79.25006305593139, y: 163.11981343950146 },
  { x: 79.30762428232022, y: 161.83032968263217 },
  { x: 79.34263971007728, y: 160.53998900812155 },
  { x: 79.35534573027603, y: 159.24926419811658 },
  { x: 79.34606738064251, y: 157.95848029034326 },
  { x: 79.3148637589451, y: 156.66808051806427 },
  { x: 79.26170531629957, y: 155.37836037012153 },
  { x: 79.18623746609576, y: 154.0897926286619 },
  { x: 79.0884011105653, y: 152.80276142917984 },
  { x: 78.96801895640306, y: 151.5175622605171 },
  { x: 78.82447047704123, y: 150.23478610035738 },
  { x: 78.65769657471144, y: 148.95484663307928 },
  { x: 78.46704717396162, y: 147.6781870919455 },
  { x: 78.25234498148673, y: 146.40539845463968 },
  { x: 78.01285127518214, y: 145.13701260107717 },
  { x: 77.7483592128586, y: 143.87362050894163 },
  { x: 77.45833691460079, y: 142.61584270480088 },
  { x: 77.14222295160927, y: 141.36438836187534 },
  { x: 76.79957409062125, y: 140.11996665338538 },
  { x: 76.42988800060563, y: 138.88322765478304 },
  { x: 76.03272144829965, y: 137.65508738147804 },
  { x: 75.60760165155642, y: 136.43631410445906 },
  { x: 75.15402627934478, y: 135.22785338802 },
  { x: 74.6717293917071, y: 134.0306212475706 },
  { x: 74.16029730426483, y: 132.84547460075206 },
  { x: 73.61931633263939, y: 131.6735658540476 },
  { x: 73.04860918352567, y: 130.5158110228669 },
  { x: 72.44790991696604, y: 129.37336251369305 },
  { x: 71.81715943519212, y: 128.24719543970414 },
  { x: 71.15609179824628, y: 127.13855085403583 },
  { x: 70.46494339720196, y: 126.04843341875038 },
  { x: 69.74371423205919, y: 124.97796599144675 },
  { x: 68.99255204723887, y: 123.92824188083969 },
  { x: 68.211781880467, y: 122.90044304229654 },
  { x: 67.40175831835381, y: 121.89548549122698 },
  { x: 66.56301324081458, y: 120.91437388969325 },
  { x: 65.69610807664878, y: 119.95811289975754 },
  { x: 64.80166335242427, y: 119.02750034129284 },
  { x: 63.880476888014, y: 118.12336358305625 },
  { x: 62.933346503290906, y: 117.24647089603656 },
  { x: 61.96118821366466, y: 116.397354160149 },
  { x: 60.964947583429144, y: 115.57663390196151 },
  { x: 59.94565882353075, y: 114.7847533547368 },
  { x: 58.90435614491589, y: 114.02200800731666 },
  { x: 57.84216240518354, y: 113.28863425077459 },
  { x: 56.76020046193264, y: 112.58472073176317 },
  { x: 55.659593172762165, y: 111.91041519470326 },
  { x: 54.54140429750271, y: 111.26562899294234 },
  { x: 53.40687488928996, y: 110.65006663763857 },
  { x: 52.256920963533595, y: 110.06381677544452 },
  { x: 51.092754024485124, y: 109.50631797756068 },
  { x: 49.9153491853226, y: 108.97730430402942 },
  { x: 48.725711108108236, y: 108.47648026600889 },
  { x: 47.52481490602009, y: 108.00319578804708 },
  { x: 46.31360614335202, y: 107.55703718576542 },
  { x: 45.09294173774533, y: 107.13747257924861 },
  { x: 43.8635899601888, y: 106.7438814419288 },
  { x: 42.62643727720789, y: 106.37567279612236 },
  { x: 41.38219286202304, y: 106.03225566414557 },
  { x: 40.13144769231789, y: 105.71315726385153 },
  { x: 38.874970039081205, y: 105.41749112871476 },
  { x: 37.61332133111246, y: 105.14484357435666 },
  { x: 36.34706299721114, y: 104.89441678090431 },
  { x: 35.07652007510327, y: 104.66671307938881 },
  { x: 33.80201760251485, y: 104.46226434972547 },
  { x: 32.52391016605608, y: 104.28204570509233 },
  { x: 31.2424932545688, y: 104.12676631870978 },
  { x: 29.958180552431568, y: 103.99748995040842 },
  { x: 28.67150393955968, y: 103.89495532229282 },
  { x: 27.382877100331708, y: 103.81996025423594 },
  { x: 26.092950110199673, y: 103.77347985941581 },
  { x: 24.80228439796306, y: 103.75631195770539 },
  { x: 23.511589136842264, y: 103.76931346674598 },
  { x: 22.22157350005768, y: 103.81325265752636 },
  { x: 20.933005758598075, y: 103.88910464322456 },
  { x: 19.646801927873117, y: 103.99740130375586 },
  { x: 18.363818925524132, y: 104.13891091010905 },
  { x: 17.084987541402878, y: 104.31422443996779 },
  { x: 15.811415858666226, y: 104.52402151766829 },
  { x: 14.544034667165949, y: 104.76862718093656 },
  { x: 13.28399637338519, y: 105.04854376080372 },
  { x: 12.032409060480818, y: 105.36412584387996 },
  { x: 10.7903808116097, y: 105.71543252793363 },
  { x: 9.55906403325498, y: 106.10261155738569 },
  { x: 8.339596357457712, y: 106.52560383446774 },
  { x: 7.1331006418168545, y: 106.98432071252726 },
  { x: 5.9406701950471845, y: 107.47846670272239 },
  { x: 4.763398325863481, y: 108.00765766955875 },
  { x: 3.602260147443786, y: 108.57145037977361 },
  { x: 2.4582898707345127, y: 109.16925385568328 },
  { x: 1.3323296389348804, y: 109.80038847295157 },
  { x: 0.2252511441282928, y: 110.46402686282136 },
  { x: -0.8622216660227627, y: 111.1593121076513 },
  { x: -1.9294534905083478, y: 111.88535774091594 },
  { x: -2.975823802760616, y: 112.64110000278465 },
  { x: -4.000785948422179, y: 113.42565242673196 },
  { x: -5.003955791998655, y: 114.23789215515889 },
  { x: -5.985052619090304, y: 115.07663723269812 },
  { x: -6.943633196434379, y: 115.94103074170835 },
  { x: -7.879771396241337, y: 116.82974298240133 },
  { x: -8.793038759690523, y: 117.74185793936738 },
  { x: -9.683627354529127, y: 118.67619365723915 },
  { x: -10.5514485341046, y: 119.63168637618608 },
  { x: -11.396457975090668, y: 120.60742008079848 },
  { x: -12.218803421908245, y: 121.60233101124578 },
  { x: -13.018617844536154, y: 122.61544405434988 },
  { x: -13.796063761837408, y: 123.64581364581696 },
  { x: -14.551303692675008, y: 124.69261241688989 },
  { x: -15.284514930354058, y: 125.75492435215898 },
  { x: -15.995800895969197, y: 126.83204027840384 },
  { x: -16.685516176130623, y: 127.92310327798315 },
  { x: -17.35388238746971, y: 129.02734507990814 },
  { x: -18.000884755544366, y: 130.1442929020319 },
  { x: -18.626981288059426, y: 131.27306027782893 },
  { x: -19.232127661688626, y: 132.4131744251523 },
  { x: -19.816663688600062, y: 133.56404436631837 },
  { x: -20.380426849930732, y: 134.72519731918013 },
  { x: -20.92375695784874, y: 135.89607185493819 },
  { x: -21.446506267933174, y: 137.0762838380981 },
  { x: -21.94858613353148, y: 138.2653900353972 },
  { x: -22.429967005759476, y: 139.46306540910936 },
  { x: -22.890117004701867, y: 140.669044019277 },
  { x: -23.328637220422177, y: 141.8830599259425 },
  { x: -23.744582088626547, y: 143.10499493356906 },
  { x: -24.13656281175837, y: 144.33481949327253 },
  { x: -24.501624501399323, y: 145.5728881916631 },
  { x: -24.83270497422963, y: 146.82047163076064 },
  { x: -25.164657139143348, y: 146.03491454475113 },
  { x: -25.50396697621867, y: 144.7895472719673 },
  { x: -25.843276813293993, y: 143.5441209014151 },
  { x: -26.182586650369316, y: 142.29869453086295 },
  { x: -26.52189648744464, y: 141.05326816031075 },
  { x: -26.86119155007787, y: 139.80790088752693 },
  { x: -27.200501387153192, y: 138.56247451697476 },
  { x: -27.539811224228515, y: 137.3170481464226 },
  { x: -27.879121061303838, y: 136.07165132475458 },
  { x: -28.21843089837916, y: 134.82625450308657 },
  { x: -28.557740735454484, y: 133.58082813253438 },
  { x: -28.897050572529807, y: 132.3354313108664 },
  { x: -29.23636040960513, y: 131.0900344891984 },
  { x: -29.575670246680453, y: 129.84460811864622 },
  { x: -29.914980083755776, y: 128.59918174809403 },
  { x: -30.2542899208311, y: 127.35378492642604 },
  { x: -30.59359975790642, y: 126.10838810475803 },
  { x: -30.93289482053965, y: 124.86296173420584 },
  { x: -31.272219432057067, y: 123.61756491253784 },
  { x: -31.611514494690297, y: 122.37216809086985 },
  { x: -31.95082433176562, y: 121.12674172031767 },
  { x: -32.29013416884094, y: 119.88131534976549 },
  { x: -32.62944400591626, y: 118.63591852809749 },
  { x: -32.96875384299159, y: 117.3905217064295 },
  { x: -33.30806368006691, y: 116.14509533587731 },
  { x: -33.647373517142235, y: 114.8996985142093 },
  { x: -33.986683354217554, y: 113.65427214365712 },
  { x: -34.32597841685079, y: 112.40887532198913 },
  { x: -34.665288253926114, y: 111.16347850032113 },
  { x: -35.004598091001434, y: 109.91805212976895 },
  { x: -35.34390792807676, y: 108.67265530810096 },
  { x: -35.68321776515208, y: 107.42722893754878 },
  { x: -36.022527602227406, y: 106.18183211588078 },
  { x: -36.361837439302725, y: 104.93643529421279 },
  { x: -36.70114727637805, y: 103.69100892366059 },
  { x: -37.04045711345337, y: 102.44558255310841 },
  { x: -37.3797669505287, y: 101.20018573144041 },
  { x: -37.71907678760402, y: 99.9547889097724 },
  { x: -38.05838662467934, y: 98.70936253922024 },
  { x: -38.39769646175466, y: 97.46396571755223 },
  { x: -38.736991524387896, y: 96.21853934700003 },
  { x: -39.076301361463216, y: 94.97314252533204 },
  { x: -39.41561119853854, y: 93.72771615477986 },
  { x: -39.75492103561386, y: 92.48231933311186 },
  { x: -40.09423087268919, y: 91.23692251144386 },
  { x: -40.43354070976451, y: 89.99149614089168 },
  { x: -40.772850546839834, y: 88.74609931922369 },
  { x: -41.11216038391515, y: 87.50067294867151 },
  { x: -41.45147022099048, y: 86.25527612700351 },
  { x: -41.79076528362371, y: 85.00984975645132 },
  { x: -42.130075120699026, y: 83.76445293478332 },
  { x: -42.46938495777435, y: 82.51905611311533 },
  { x: -42.80869479484968, y: 81.27362974256314 },
  { x: -43.148004631925005, y: 80.02823292089515 },
  { x: -43.48731446900032, y: 78.78280655034297 },
  { x: -43.826624306075644, y: 77.53740972867497 },
  { x: -44.16593414315097, y: 76.29198335812278 },
  { x: -44.5052439802263, y: 75.04658653645478 },
  { x: -44.84455381730161, y: 73.80118971478679 },
  { x: -45.183863654376935, y: 72.55576334423459 },
  { x: -45.52317349145226, y: 71.3103665225666 },
  { x: -45.86248332852759, y: 70.06494015201442 },
  { x: -46.201778391160815, y: 68.81954333034642 },
  { x: -46.54108822823614, y: 67.57411695979424 },
  { x: -46.88039806531146, y: 66.32872013812624 },
  { x: -47.21970790238678, y: 65.08332331645823 },
  { x: -47.55901773946211, y: 63.83789694590605 },
  { x: -47.89832757653743, y: 62.59250012423806 },
  { x: -48.23763741361275, y: 61.347073753685876 },
  { x: -48.57694725068807, y: 60.10167693201788 },
  { x: -48.916242313321305, y: 58.85628011034988 },
  { x: -49.25555215039663, y: 57.61085373979769 },
  { x: -49.59486198747195, y: 56.365456918129695 },
  { x: -49.93417182454727, y: 55.12003054757752 },
  { x: -50.2734816616226, y: 53.87463372590951 },
  { x: -50.61279149869792, y: 52.62920735535733 },
  { x: -50.95210133577324, y: 51.383810533689335 },
  { x: -51.29141117284856, y: 50.13839893757925 },
  { x: -51.63072100992389, y: 48.89298734146915 },
  { x: -51.970030846999215, y: 47.64757574535906 },
  { x: -52.309340684074535, y: 46.402164149248975 },
  { x: -52.648650521149854, y: 45.15676732758097 },
  { x: -52.98796035822518, y: 43.91134095702879 },
  { x: -53.32725542085841, y: 42.66594413536079 },
  { x: -53.66656525793373, y: 41.4205325392507 },
  { x: -54.00587509500906, y: 40.17512094314061 },
  { x: -54.345184932084386, y: 38.92970934703052 },
  { x: -54.6844947691597, y: 37.68429775092043 },
  { x: -55.023804606235025, y: 36.43890092925243 },
  { x: -55.36311444331035, y: 35.193474558700245 },
  { x: -55.70242428038568, y: 33.94807773703225 },
  { x: -56.04173411746099, y: 32.702666140922155 },
  { x: -56.38104395453632, y: 31.45725454481207 },
  { x: -56.72033901716955, y: 30.211842948701978 },
  { x: -57.05964885424487, y: 28.966431352591883 },
  { x: -57.398958691320196, y: 27.721019756481798 },
  { x: -57.738268528395515, y: 26.475608160371703 },
  { x: -58.07757836547084, y: 25.230211338703707 },
  { x: -58.41688820254616, y: 23.98479974259362 },
  { x: -58.75619803962148, y: 22.739388146483524 },
  { x: -59.09550787669681, y: 21.493976550373432 },
  { x: -59.434817713772134, y: 20.248564954263344 },
  { x: -59.77412755084745, y: 19.003153358153256 },
  { x: -60.11343738792277, y: 17.757756536485253 },
  { x: -60.4527472249981, y: 16.512344940375165 },
  { x: -60.792042287631325, y: 15.266933344265073 },
  { x: -61.13135212470665, y: 14.021521748154983 },
  { x: -61.47066196178198, y: 12.776110152044893 },
  { x: -61.809971798857305, y: 11.530698555934803 },
  { x: -62.14928163593262, y: 10.28528695982471 },
  { x: -62.48859147300794, y: 9.039875363714621 },
  { x: -62.82790131008327, y: 7.794478542046622 },
  { x: -63.167211147158596, y: 6.54906694593653 },
  { x: -63.50652098423391, y: 5.30365534982644 },
  { x: -63.845830821309235, y: 4.05824375371635 },
  { x: -64.18514065838455, y: 2.8128321576062585 },
  { x: -64.52443572101778, y: 1.5674205614961683 },
  { x: -64.86374555809311, y: 0.32200896538607776 },
  { x: -65.62684549212344, y: -0.6618063590504228 },
  { x: -66.588085469044, y: -1.5233188518527894 },
  { x: -67.54932544596456, y: -2.384831344655156 },
  { x: -68.51055064844303, y: -3.2463438374575224 },
  { x: -69.4717906253636, y: -4.107841555817798 },
  { x: -70.43303060228415, y: -4.969354048620164 },
  { x: -71.39425580476262, y: -5.830866541422531 },
  { x: -72.35549578168317, y: -6.692379034224897 },
  { x: -73.31673575860373, y: -7.553891527027265 },
  { x: -74.2779609610822, y: -8.41540401982963 }
];

// ── fourier.js
// Coding Challenge 130.3: Drawing with Fourier Transform and Epicycles
// Daniel Shiffman
// https://thecodingtrain.com/CodingChallenges/130.1-fourier-transform-drawing.html
// https://thecodingtrain.com/CodingChallenges/130.2-fourier-transform-drawing.html
// https://thecodingtrain.com/CodingChallenges/130.3-fourier-transform-drawing.html
// https://youtu.be/7_vKzcgpfvU
// https://editor.p5js.org/codingtrain/sketches/ldBlISrsQ

class Complex {
  constructor(a, b) {
    this.re = a;
    this.im = b;
  }

  add(c) {
    this.re += c.re;
    this.im += c.im;
  }

  mult(c) {
    const re = this.re * c.re - this.im * c.im;
    const im = this.re * c.im + this.im * c.re;
    return new Complex(re, im);
  }
}

function dft(x) {
  const X = [];
  const N = x.length;
  for (let k = 0; k < N; k++) {
    let sum = new Complex(0, 0);
    for (let n = 0; n < N; n++) {
      const phi = (TWO_PI * k * n) / N;
      const c = new Complex(cos(phi), -sin(phi));
      sum.add(x[n].mult(c));
    }
    sum.re = sum.re / N;
    sum.im = sum.im / N;

    let freq = k;
    let amp = sqrt(sum.re * sum.re + sum.im * sum.im);
    let phase = atan2(sum.im, sum.re);
    X[k] = { re: sum.re, im: sum.im, freq, amp, phase };
  }
  return X;
}
